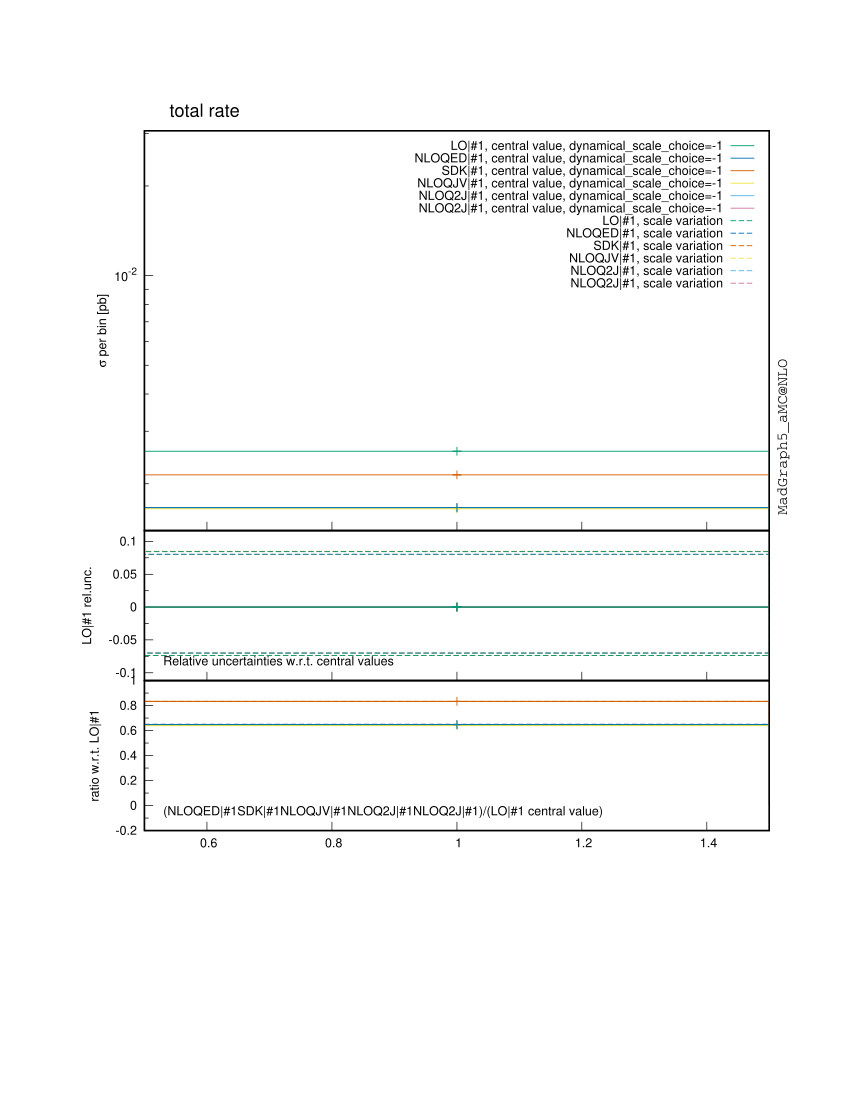

The gnuplot source for this figure:

################################################################################
#
# This gnuplot file was generated by MadGraph5_aMC@NLO project, a program which 
# automatically generates Feynman diagrams and matrix elements for arbitrary
# high-energy processes in the Standard Model and beyond. It also perform the
# integration and/or generate events for these processes, at LO and NLO accuracy.
#
# For more information, visit madgraph.phys.ucl.ac.be and amcatnlo.web.cern.ch
#
################################################################################
# /home/marcozaro/MadGraph/3.0.4-sudakov/pp_wz_qedsdk/bin/internal/histograms.py /home/marcozaro/MadGraph/3.0.4-sudakov/pp_wz_qedsdk/SubProcesses/P0_udx_wpz/all_G1_212/MADatNLO.HwU /home/marcozaro/MadGraph/3.0.4-sudakov/pp_wz_qedsdk/SubProcesses/P0_dxu_wpz/all_G1_110/MADatNLO.HwU /home/marcozaro/MadGraph/3.0.4-sudakov/pp_wz_qedsdk/SubProcesses/P0_udx_wpz/all_G1_113/MADatNLO.HwU /home/marcozaro/MadGraph/3.0.4-sudakov/pp_wz_qedsdk/SubProcesses/P0_dxu_wpz/all_G1_90/MADatNLO.HwU /home/marcozaro/MadGraph/3.0.4-sudakov/pp_wz_qedsdk/SubProcesses/P0_dxu_wpz/all_G1_214/MADatNLO.HwU /home/marcozaro/MadGraph/3.0.4-sudakov/pp_wz_qedsdk/SubProcesses/P0_udx_wpz/all_G1_7/MADatNLO.HwU /home/marcozaro/MadGraph/3.0.4-sudakov/pp_wz_qedsdk/SubProcesses/P0_udx_wpz/all_G1_259/MADatNLO.HwU /home/marcozaro/MadGraph/3.0.4-sudakov/pp_wz_qedsdk/SubProcesses/P0_udx_wpz/all_G1_139/MADatNLO.HwU /home/marcozaro/MadGraph/3.0.4-sudakov/pp_wz_qedsdk/SubProcesses/P0_udx_wpz/all_G1_66/MADatNLO.HwU /home/marcozaro/MadGraph/3.0.4-sudakov/pp_wz_qedsdk/SubProcesses/P0_udx_wpz/all_G1_97/MADatNLO.HwU /home/marcozaro/MadGraph/3.0.4-sudakov/pp_wz_qedsdk/SubProcesses/P0_dxu_wpz/all_G1_147/MADatNLO.HwU /home/marcozaro/MadGraph/3.0.4-sudakov/pp_wz_qedsdk/SubProcesses/P0_udx_wpz/all_G1_236/MADatNLO.HwU /home/marcozaro/MadGraph/3.0.4-sudakov/pp_wz_qedsdk/SubProcesses/P0_dxu_wpz/all_G1_286/MADatNLO.HwU /home/marcozaro/MadGraph/3.0.4-sudakov/pp_wz_qedsdk/SubProcesses/P0_dxu_wpz/all_G1_94/MADatNLO.HwU /home/marcozaro/MadGraph/3.0.4-sudakov/pp_wz_qedsdk/SubProcesses/P0_dxu_wpz/all_G1_161/MADatNLO.HwU /home/marcozaro/MadGraph/3.0.4-sudakov/pp_wz_qedsdk/SubProcesses/P0_dxu_wpz/all_G1_182/MADatNLO.HwU /home/marcozaro/MadGraph/3.0.4-sudakov/pp_wz_qedsdk/SubProcesses/P0_udx_wpz/all_G1_149/MADatNLO.HwU /home/marcozaro/MadGraph/3.0.4-sudakov/pp_wz_qedsdk/SubProcesses/P0_udx_wpz/all_G1_170/MADatNLO.HwU /home/marcozaro/MadGraph/3.0.4-sudakov/pp_wz_qedsdk/SubProcesses/P0_dxu_wpz/all_G1_256/MADatNLO.HwU /home/marcozaro/MadGraph/3.0.4-sudakov/pp_wz_qedsdk/SubProcesses/P0_udx_wpz/all_G1_208/MADatNLO.HwU /home/marcozaro/MadGraph/3.0.4-sudakov/pp_wz_qedsdk/SubProcesses/P0_udx_wpz/all_G1_48/MADatNLO.HwU /home/marcozaro/MadGraph/3.0.4-sudakov/pp_wz_qedsdk/SubProcesses/P0_udx_wpz/all_G1_145/MADatNLO.HwU /home/marcozaro/MadGraph/3.0.4-sudakov/pp_wz_qedsdk/SubProcesses/P0_dxu_wpz/all_G1_101/MADatNLO.HwU /home/marcozaro/MadGraph/3.0.4-sudakov/pp_wz_qedsdk/SubProcesses/P0_udx_wpz/all_G1_3/MADatNLO.HwU /home/marcozaro/MadGraph/3.0.4-sudakov/pp_wz_qedsdk/SubProcesses/P0_udx_wpz/all_G1_242/MADatNLO.HwU /home/marcozaro/MadGraph/3.0.4-sudakov/pp_wz_qedsdk/SubProcesses/P0_udx_wpz/all_G1_115/MADatNLO.HwU /home/marcozaro/MadGraph/3.0.4-sudakov/pp_wz_qedsdk/SubProcesses/P0_dxu_wpz/all_G1_281/MADatNLO.HwU /home/marcozaro/MadGraph/3.0.4-sudakov/pp_wz_qedsdk/SubProcesses/P0_dxu_wpz/all_G1_34/MADatNLO.HwU /home/marcozaro/MadGraph/3.0.4-sudakov/pp_wz_qedsdk/SubProcesses/P0_udx_wpz/all_G1_194/MADatNLO.HwU /home/marcozaro/MadGraph/3.0.4-sudakov/pp_wz_qedsdk/SubProcesses/P0_dxu_wpz/all_G1_277/MADatNLO.HwU /home/marcozaro/MadGraph/3.0.4-sudakov/pp_wz_qedsdk/SubProcesses/P0_udx_wpz/all_G1_85/MADatNLO.HwU /home/marcozaro/MadGraph/3.0.4-sudakov/pp_wz_qedsdk/SubProcesses/P0_udx_wpz/all_G1_15/MADatNLO.HwU /home/marcozaro/MadGraph/3.0.4-sudakov/pp_wz_qedsdk/SubProcesses/P0_dxu_wpz/all_G1_70/MADatNLO.HwU /home/marcozaro/MadGraph/3.0.4-sudakov/pp_wz_qedsdk/SubProcesses/P0_udx_wpz/all_G1_84/MADatNLO.HwU /home/marcozaro/MadGraph/3.0.4-sudakov/pp_wz_qedsdk/SubProcesses/P0_udx_wpz/all_G1_191/MADatNLO.HwU /home/marcozaro/MadGraph/3.0.4-sudakov/pp_wz_qedsdk/SubProcesses/P0_udx_wpz/all_G1_251/MADatNLO.HwU /home/marcozaro/MadGraph/3.0.4-sudakov/pp_wz_qedsdk/SubProcesses/P0_udx_wpz/all_G1_79/MADatNLO.HwU /home/marcozaro/MadGraph/3.0.4-sudakov/pp_wz_qedsdk/SubProcesses/P0_udx_wpz/all_G1_182/MADatNLO.HwU /home/marcozaro/MadGraph/3.0.4-sudakov/pp_wz_qedsdk/SubProcesses/P0_udx_wpz/all_G1_52/MADatNLO.HwU /home/marcozaro/MadGraph/3.0.4-sudakov/pp_wz_qedsdk/SubProcesses/P0_udx_wpz/all_G1_189/MADatNLO.HwU /home/marcozaro/MadGraph/3.0.4-sudakov/pp_wz_qedsdk/SubProcesses/P0_udx_wpz/all_G1_216/MADatNLO.HwU /home/marcozaro/MadGraph/3.0.4-sudakov/pp_wz_qedsdk/SubProcesses/P0_udx_wpz/all_G1_35/MADatNLO.HwU /home/marcozaro/MadGraph/3.0.4-sudakov/pp_wz_qedsdk/SubProcesses/P0_udx_wpz/all_G1_263/MADatNLO.HwU /home/marcozaro/MadGraph/3.0.4-sudakov/pp_wz_qedsdk/SubProcesses/P0_udx_wpz/all_G1_272/MADatNLO.HwU /home/marcozaro/MadGraph/3.0.4-sudakov/pp_wz_qedsdk/SubProcesses/P0_udx_wpz/all_G1_190/MADatNLO.HwU /home/marcozaro/MadGraph/3.0.4-sudakov/pp_wz_qedsdk/SubProcesses/P0_udx_wpz/all_G1_89/MADatNLO.HwU /home/marcozaro/MadGraph/3.0.4-sudakov/pp_wz_qedsdk/SubProcesses/P0_dxu_wpz/all_G1_28/MADatNLO.HwU /home/marcozaro/MadGraph/3.0.4-sudakov/pp_wz_qedsdk/SubProcesses/P0_udx_wpz/all_G1_249/MADatNLO.HwU /home/marcozaro/MadGraph/3.0.4-sudakov/pp_wz_qedsdk/SubProcesses/P0_udx_wpz/all_G1_151/MADatNLO.HwU /home/marcozaro/MadGraph/3.0.4-sudakov/pp_wz_qedsdk/SubProcesses/P0_udx_wpz/all_G1_261/MADatNLO.HwU /home/marcozaro/MadGraph/3.0.4-sudakov/pp_wz_qedsdk/SubProcesses/P0_udx_wpz/all_G1_268/MADatNLO.HwU /home/marcozaro/MadGraph/3.0.4-sudakov/pp_wz_qedsdk/SubProcesses/P0_dxu_wpz/all_G1_104/MADatNLO.HwU /home/marcozaro/MadGraph/3.0.4-sudakov/pp_wz_qedsdk/SubProcesses/P0_udx_wpz/all_G1_202/MADatNLO.HwU /home/marcozaro/MadGraph/3.0.4-sudakov/pp_wz_qedsdk/SubProcesses/P0_udx_wpz/all_G1_53/MADatNLO.HwU /home/marcozaro/MadGraph/3.0.4-sudakov/pp_wz_qedsdk/SubProcesses/P0_udx_wpz/all_G1_106/MADatNLO.HwU /home/marcozaro/MadGraph/3.0.4-sudakov/pp_wz_qedsdk/SubProcesses/P0_udx_wpz/all_G1_142/MADatNLO.HwU /home/marcozaro/MadGraph/3.0.4-sudakov/pp_wz_qedsdk/SubProcesses/P0_udx_wpz/all_G1_161/MADatNLO.HwU /home/marcozaro/MadGraph/3.0.4-sudakov/pp_wz_qedsdk/SubProcesses/P0_dxu_wpz/all_G1_38/MADatNLO.HwU /home/marcozaro/MadGraph/3.0.4-sudakov/pp_wz_qedsdk/SubProcesses/P0_udx_wpz/all_G1_131/MADatNLO.HwU /home/marcozaro/MadGraph/3.0.4-sudakov/pp_wz_qedsdk/SubProcesses/P0_udx_wpz/all_G1_46/MADatNLO.HwU /home/marcozaro/MadGraph/3.0.4-sudakov/pp_wz_qedsdk/SubProcesses/P0_udx_wpz/all_G1_156/MADatNLO.HwU /home/marcozaro/MadGraph/3.0.4-sudakov/pp_wz_qedsdk/SubProcesses/P0_udx_wpz/all_G1_206/MADatNLO.HwU /home/marcozaro/MadGraph/3.0.4-sudakov/pp_wz_qedsdk/SubProcesses/P0_udx_wpz/all_G1_187/MADatNLO.HwU /home/marcozaro/MadGraph/3.0.4-sudakov/pp_wz_qedsdk/SubProcesses/P0_dxu_wpz/all_G1_233/MADatNLO.HwU /home/marcozaro/MadGraph/3.0.4-sudakov/pp_wz_qedsdk/SubProcesses/P0_udx_wpz/all_G1_158/MADatNLO.HwU /home/marcozaro/MadGraph/3.0.4-sudakov/pp_wz_qedsdk/SubProcesses/P0_udx_wpz/all_G1_177/MADatNLO.HwU /home/marcozaro/MadGraph/3.0.4-sudakov/pp_wz_qedsdk/SubProcesses/P0_udx_wpz/all_G1_252/MADatNLO.HwU /home/marcozaro/MadGraph/3.0.4-sudakov/pp_wz_qedsdk/SubProcesses/P0_udx_wpz/all_G1_173/MADatNLO.HwU /home/marcozaro/MadGraph/3.0.4-sudakov/pp_wz_qedsdk/SubProcesses/P0_udx_wpz/all_G1_167/MADatNLO.HwU /home/marcozaro/MadGraph/3.0.4-sudakov/pp_wz_qedsdk/SubProcesses/P0_udx_wpz/all_G1_17/MADatNLO.HwU /home/marcozaro/MadGraph/3.0.4-sudakov/pp_wz_qedsdk/SubProcesses/P0_dxu_wpz/all_G1_141/MADatNLO.HwU /home/marcozaro/MadGraph/3.0.4-sudakov/pp_wz_qedsdk/SubProcesses/P0_udx_wpz/all_G1_214/MADatNLO.HwU /home/marcozaro/MadGraph/3.0.4-sudakov/pp_wz_qedsdk/SubProcesses/P0_udx_wpz/all_G1_241/MADatNLO.HwU /home/marcozaro/MadGraph/3.0.4-sudakov/pp_wz_qedsdk/SubProcesses/P0_udx_wpz/all_G1_126/MADatNLO.HwU /home/marcozaro/MadGraph/3.0.4-sudakov/pp_wz_qedsdk/SubProcesses/P0_udx_wpz/all_G1_105/MADatNLO.HwU /home/marcozaro/MadGraph/3.0.4-sudakov/pp_wz_qedsdk/SubProcesses/P0_udx_wpz/all_G1_44/MADatNLO.HwU /home/marcozaro/MadGraph/3.0.4-sudakov/pp_wz_qedsdk/SubProcesses/P0_udx_wpz/all_G1_56/MADatNLO.HwU /home/marcozaro/MadGraph/3.0.4-sudakov/pp_wz_qedsdk/SubProcesses/P0_udx_wpz/all_G1_61/MADatNLO.HwU /home/marcozaro/MadGraph/3.0.4-sudakov/pp_wz_qedsdk/SubProcesses/P0_udx_wpz/all_G1_20/MADatNLO.HwU /home/marcozaro/MadGraph/3.0.4-sudakov/pp_wz_qedsdk/SubProcesses/P0_udx_wpz/all_G1_235/MADatNLO.HwU /home/marcozaro/MadGraph/3.0.4-sudakov/pp_wz_qedsdk/SubProcesses/P0_udx_wpz/all_G1_50/MADatNLO.HwU /home/marcozaro/MadGraph/3.0.4-sudakov/pp_wz_qedsdk/SubProcesses/P0_udx_wpz/all_G1_219/MADatNLO.HwU /home/marcozaro/MadGraph/3.0.4-sudakov/pp_wz_qedsdk/SubProcesses/P0_udx_wpz/all_G1_204/MADatNLO.HwU /home/marcozaro/MadGraph/3.0.4-sudakov/pp_wz_qedsdk/SubProcesses/P0_udx_wpz/all_G1_205/MADatNLO.HwU /home/marcozaro/MadGraph/3.0.4-sudakov/pp_wz_qedsdk/SubProcesses/P0_udx_wpz/all_G1_231/MADatNLO.HwU /home/marcozaro/MadGraph/3.0.4-sudakov/pp_wz_qedsdk/SubProcesses/P0_udx_wpz/all_G1_6/MADatNLO.HwU /home/marcozaro/MadGraph/3.0.4-sudakov/pp_wz_qedsdk/SubProcesses/P0_udx_wpz/all_G1_133/MADatNLO.HwU /home/marcozaro/MadGraph/3.0.4-sudakov/pp_wz_qedsdk/SubProcesses/P0_udx_wpz/all_G1_96/MADatNLO.HwU /home/marcozaro/MadGraph/3.0.4-sudakov/pp_wz_qedsdk/SubProcesses/P0_udx_wpz/all_G1_221/MADatNLO.HwU /home/marcozaro/MadGraph/3.0.4-sudakov/pp_wz_qedsdk/SubProcesses/P0_udx_wpz/all_G1_16/MADatNLO.HwU /home/marcozaro/MadGraph/3.0.4-sudakov/pp_wz_qedsdk/SubProcesses/P0_udx_wpz/all_G1_25/MADatNLO.HwU /home/marcozaro/MadGraph/3.0.4-sudakov/pp_wz_qedsdk/SubProcesses/P0_udx_wpz/all_G1_69/MADatNLO.HwU /home/marcozaro/MadGraph/3.0.4-sudakov/pp_wz_qedsdk/SubProcesses/P0_udx_wpz/all_G1_253/MADatNLO.HwU /home/marcozaro/MadGraph/3.0.4-sudakov/pp_wz_qedsdk/SubProcesses/P0_udx_wpz/all_G1_171/MADatNLO.HwU /home/marcozaro/MadGraph/3.0.4-sudakov/pp_wz_qedsdk/SubProcesses/P0_udx_wpz/all_G1_192/MADatNLO.HwU /home/marcozaro/MadGraph/3.0.4-sudakov/pp_wz_qedsdk/SubProcesses/P0_udx_wpz/all_G1_210/MADatNLO.HwU /home/marcozaro/MadGraph/3.0.4-sudakov/pp_wz_qedsdk/SubProcesses/P0_udx_wpz/all_G1_209/MADatNLO.HwU /home/marcozaro/MadGraph/3.0.4-sudakov/pp_wz_qedsdk/SubProcesses/P0_udx_wpz/all_G1_101/MADatNLO.HwU /home/marcozaro/MadGraph/3.0.4-sudakov/pp_wz_qedsdk/SubProcesses/P0_udx_wpz/all_G1_175/MADatNLO.HwU /home/marcozaro/MadGraph/3.0.4-sudakov/pp_wz_qedsdk/SubProcesses/P0_udx_wpz/all_G1_62/MADatNLO.HwU /home/marcozaro/MadGraph/3.0.4-sudakov/pp_wz_qedsdk/SubProcesses/P0_udx_wpz/all_G1_138/MADatNLO.HwU /home/marcozaro/MadGraph/3.0.4-sudakov/pp_wz_qedsdk/SubProcesses/P0_udx_wpz/all_G1_26/MADatNLO.HwU /home/marcozaro/MadGraph/3.0.4-sudakov/pp_wz_qedsdk/SubProcesses/P0_udx_wpz/all_G1_234/MADatNLO.HwU /home/marcozaro/MadGraph/3.0.4-sudakov/pp_wz_qedsdk/SubProcesses/P0_udx_wpz/all_G1_185/MADatNLO.HwU /home/marcozaro/MadGraph/3.0.4-sudakov/pp_wz_qedsdk/SubProcesses/P0_udx_wpz/all_G1_233/MADatNLO.HwU /home/marcozaro/MadGraph/3.0.4-sudakov/pp_wz_qedsdk/SubProcesses/P0_udx_wpz/all_G1_245/MADatNLO.HwU /home/marcozaro/MadGraph/3.0.4-sudakov/pp_wz_qedsdk/SubProcesses/P0_udx_wpz/all_G1_40/MADatNLO.HwU /home/marcozaro/MadGraph/3.0.4-sudakov/pp_wz_qedsdk/SubProcesses/P0_udx_wpz/all_G1_274/MADatNLO.HwU /home/marcozaro/MadGraph/3.0.4-sudakov/pp_wz_qedsdk/SubProcesses/P0_udx_wpz/all_G1_24/MADatNLO.HwU /home/marcozaro/MadGraph/3.0.4-sudakov/pp_wz_qedsdk/SubProcesses/P0_udx_wpz/all_G1_146/MADatNLO.HwU /home/marcozaro/MadGraph/3.0.4-sudakov/pp_wz_qedsdk/SubProcesses/P0_udx_wpz/all_G1_163/MADatNLO.HwU /home/marcozaro/MadGraph/3.0.4-sudakov/pp_wz_qedsdk/SubProcesses/P0_udx_wpz/all_G1_29/MADatNLO.HwU /home/marcozaro/MadGraph/3.0.4-sudakov/pp_wz_qedsdk/SubProcesses/P0_udx_wpz/all_G1_165/MADatNLO.HwU /home/marcozaro/MadGraph/3.0.4-sudakov/pp_wz_qedsdk/SubProcesses/P0_udx_wpz/all_G1_57/MADatNLO.HwU /home/marcozaro/MadGraph/3.0.4-sudakov/pp_wz_qedsdk/SubProcesses/P0_udx_wpz/all_G1_76/MADatNLO.HwU /home/marcozaro/MadGraph/3.0.4-sudakov/pp_wz_qedsdk/SubProcesses/P0_udx_wpz/all_G1_137/MADatNLO.HwU /home/marcozaro/MadGraph/3.0.4-sudakov/pp_wz_qedsdk/SubProcesses/P0_udx_wpz/all_G1_220/MADatNLO.HwU /home/marcozaro/MadGraph/3.0.4-sudakov/pp_wz_qedsdk/SubProcesses/P0_udx_wpz/all_G1_225/MADatNLO.HwU /home/marcozaro/MadGraph/3.0.4-sudakov/pp_wz_qedsdk/SubProcesses/P0_udx_wpz/all_G1_27/MADatNLO.HwU /home/marcozaro/MadGraph/3.0.4-sudakov/pp_wz_qedsdk/SubProcesses/P0_udx_wpz/all_G1_143/MADatNLO.HwU /home/marcozaro/MadGraph/3.0.4-sudakov/pp_wz_qedsdk/SubProcesses/P0_udx_wpz/all_G1_240/MADatNLO.HwU /home/marcozaro/MadGraph/3.0.4-sudakov/pp_wz_qedsdk/SubProcesses/P0_dxu_wpz/all_G1_216/MADatNLO.HwU /home/marcozaro/MadGraph/3.0.4-sudakov/pp_wz_qedsdk/SubProcesses/P0_udx_wpz/all_G1_4/MADatNLO.HwU /home/marcozaro/MadGraph/3.0.4-sudakov/pp_wz_qedsdk/SubProcesses/P0_udx_wpz/all_G1_262/MADatNLO.HwU /home/marcozaro/MadGraph/3.0.4-sudakov/pp_wz_qedsdk/SubProcesses/P0_udx_wpz/all_G1_11/MADatNLO.HwU /home/marcozaro/MadGraph/3.0.4-sudakov/pp_wz_qedsdk/SubProcesses/P0_udx_wpz/all_G1_254/MADatNLO.HwU /home/marcozaro/MadGraph/3.0.4-sudakov/pp_wz_qedsdk/SubProcesses/P0_udx_wpz/all_G1_81/MADatNLO.HwU /home/marcozaro/MadGraph/3.0.4-sudakov/pp_wz_qedsdk/SubProcesses/P0_udx_wpz/all_G1_67/MADatNLO.HwU /home/marcozaro/MadGraph/3.0.4-sudakov/pp_wz_qedsdk/SubProcesses/P0_udx_wpz/all_G1_22/MADatNLO.HwU /home/marcozaro/MadGraph/3.0.4-sudakov/pp_wz_qedsdk/SubProcesses/P0_udx_wpz/all_G1_227/MADatNLO.HwU /home/marcozaro/MadGraph/3.0.4-sudakov/pp_wz_qedsdk/SubProcesses/P0_udx_wpz/all_G1_230/MADatNLO.HwU /home/marcozaro/MadGraph/3.0.4-sudakov/pp_wz_qedsdk/SubProcesses/P0_udx_wpz/all_G1_68/MADatNLO.HwU /home/marcozaro/MadGraph/3.0.4-sudakov/pp_wz_qedsdk/SubProcesses/P0_udx_wpz/all_G1_77/MADatNLO.HwU /home/marcozaro/MadGraph/3.0.4-sudakov/pp_wz_qedsdk/SubProcesses/P0_udx_wpz/all_G1_256/MADatNLO.HwU /home/marcozaro/MadGraph/3.0.4-sudakov/pp_wz_qedsdk/SubProcesses/P0_udx_wpz/all_G1_157/MADatNLO.HwU /home/marcozaro/MadGraph/3.0.4-sudakov/pp_wz_qedsdk/SubProcesses/P0_udx_wpz/all_G1_14/MADatNLO.HwU /home/marcozaro/MadGraph/3.0.4-sudakov/pp_wz_qedsdk/SubProcesses/P0_udx_wpz/all_G1_21/MADatNLO.HwU /home/marcozaro/MadGraph/3.0.4-sudakov/pp_wz_qedsdk/SubProcesses/P0_udx_wpz/all_G1_248/MADatNLO.HwU /home/marcozaro/MadGraph/3.0.4-sudakov/pp_wz_qedsdk/SubProcesses/P0_udx_wpz/all_G1_103/MADatNLO.HwU /home/marcozaro/MadGraph/3.0.4-sudakov/pp_wz_qedsdk/SubProcesses/P0_udx_wpz/all_G1_147/MADatNLO.HwU /home/marcozaro/MadGraph/3.0.4-sudakov/pp_wz_qedsdk/SubProcesses/P0_udx_wpz/all_G1_172/MADatNLO.HwU /home/marcozaro/MadGraph/3.0.4-sudakov/pp_wz_qedsdk/SubProcesses/P0_udx_wpz/all_G1_12/MADatNLO.HwU /home/marcozaro/MadGraph/3.0.4-sudakov/pp_wz_qedsdk/SubProcesses/P0_udx_wpz/all_G1_112/MADatNLO.HwU /home/marcozaro/MadGraph/3.0.4-sudakov/pp_wz_qedsdk/SubProcesses/P0_dxu_wpz/all_G1_14/MADatNLO.HwU /home/marcozaro/MadGraph/3.0.4-sudakov/pp_wz_qedsdk/SubProcesses/P0_udx_wpz/all_G1_246/MADatNLO.HwU /home/marcozaro/MadGraph/3.0.4-sudakov/pp_wz_qedsdk/SubProcesses/P0_dxu_wpz/all_G1_181/MADatNLO.HwU /home/marcozaro/MadGraph/3.0.4-sudakov/pp_wz_qedsdk/SubProcesses/P0_udx_wpz/all_G1_270/MADatNLO.HwU /home/marcozaro/MadGraph/3.0.4-sudakov/pp_wz_qedsdk/SubProcesses/P0_udx_wpz/all_G1_193/MADatNLO.HwU /home/marcozaro/MadGraph/3.0.4-sudakov/pp_wz_qedsdk/SubProcesses/P0_udx_wpz/all_G1_72/MADatNLO.HwU /home/marcozaro/MadGraph/3.0.4-sudakov/pp_wz_qedsdk/SubProcesses/P0_udx_wpz/all_G1_224/MADatNLO.HwU /home/marcozaro/MadGraph/3.0.4-sudakov/pp_wz_qedsdk/SubProcesses/P0_udx_wpz/all_G1_155/MADatNLO.HwU /home/marcozaro/MadGraph/3.0.4-sudakov/pp_wz_qedsdk/SubProcesses/P0_udx_wpz/all_G1_152/MADatNLO.HwU /home/marcozaro/MadGraph/3.0.4-sudakov/pp_wz_qedsdk/SubProcesses/P0_udx_wpz/all_G1_201/MADatNLO.HwU /home/marcozaro/MadGraph/3.0.4-sudakov/pp_wz_qedsdk/SubProcesses/P0_udx_wpz/all_G1_31/MADatNLO.HwU /home/marcozaro/MadGraph/3.0.4-sudakov/pp_wz_qedsdk/SubProcesses/P0_udx_wpz/all_G1_63/MADatNLO.HwU /home/marcozaro/MadGraph/3.0.4-sudakov/pp_wz_qedsdk/SubProcesses/P0_udx_wpz/all_G1_237/MADatNLO.HwU /home/marcozaro/MadGraph/3.0.4-sudakov/pp_wz_qedsdk/SubProcesses/P0_udx_wpz/all_G1_36/MADatNLO.HwU /home/marcozaro/MadGraph/3.0.4-sudakov/pp_wz_qedsdk/SubProcesses/P0_udx_wpz/all_G1_34/MADatNLO.HwU /home/marcozaro/MadGraph/3.0.4-sudakov/pp_wz_qedsdk/SubProcesses/P0_udx_wpz/all_G1_179/MADatNLO.HwU /home/marcozaro/MadGraph/3.0.4-sudakov/pp_wz_qedsdk/SubProcesses/P0_udx_wpz/all_G1_65/MADatNLO.HwU /home/marcozaro/MadGraph/3.0.4-sudakov/pp_wz_qedsdk/SubProcesses/P0_udx_wpz/all_G1_273/MADatNLO.HwU /home/marcozaro/MadGraph/3.0.4-sudakov/pp_wz_qedsdk/SubProcesses/P0_udx_wpz/all_G1_267/MADatNLO.HwU /home/marcozaro/MadGraph/3.0.4-sudakov/pp_wz_qedsdk/SubProcesses/P0_udx_wpz/all_G1_266/MADatNLO.HwU /home/marcozaro/MadGraph/3.0.4-sudakov/pp_wz_qedsdk/SubProcesses/P0_udx_wpz/all_G1_186/MADatNLO.HwU /home/marcozaro/MadGraph/3.0.4-sudakov/pp_wz_qedsdk/SubProcesses/P0_udx_wpz/all_G1_102/MADatNLO.HwU /home/marcozaro/MadGraph/3.0.4-sudakov/pp_wz_qedsdk/SubProcesses/P0_udx_wpz/all_G1_92/MADatNLO.HwU /home/marcozaro/MadGraph/3.0.4-sudakov/pp_wz_qedsdk/SubProcesses/P0_udx_wpz/all_G1_80/MADatNLO.HwU /home/marcozaro/MadGraph/3.0.4-sudakov/pp_wz_qedsdk/SubProcesses/P0_udx_wpz/all_G1_257/MADatNLO.HwU /home/marcozaro/MadGraph/3.0.4-sudakov/pp_wz_qedsdk/SubProcesses/P0_udx_wpz/all_G1_180/MADatNLO.HwU /home/marcozaro/MadGraph/3.0.4-sudakov/pp_wz_qedsdk/SubProcesses/P0_udx_wpz/all_G1_54/MADatNLO.HwU /home/marcozaro/MadGraph/3.0.4-sudakov/pp_wz_qedsdk/SubProcesses/P0_udx_wpz/all_G1_49/MADatNLO.HwU /home/marcozaro/MadGraph/3.0.4-sudakov/pp_wz_qedsdk/SubProcesses/P0_udx_wpz/all_G1_13/MADatNLO.HwU /home/marcozaro/MadGraph/3.0.4-sudakov/pp_wz_qedsdk/SubProcesses/P0_udx_wpz/all_G1_178/MADatNLO.HwU /home/marcozaro/MadGraph/3.0.4-sudakov/pp_wz_qedsdk/SubProcesses/P0_udx_wpz/all_G1_98/MADatNLO.HwU /home/marcozaro/MadGraph/3.0.4-sudakov/pp_wz_qedsdk/SubProcesses/P0_udx_wpz/all_G1_229/MADatNLO.HwU /home/marcozaro/MadGraph/3.0.4-sudakov/pp_wz_qedsdk/SubProcesses/P0_udx_wpz/all_G1_141/MADatNLO.HwU /home/marcozaro/MadGraph/3.0.4-sudakov/pp_wz_qedsdk/SubProcesses/P0_udx_wpz/all_G1_169/MADatNLO.HwU /home/marcozaro/MadGraph/3.0.4-sudakov/pp_wz_qedsdk/SubProcesses/P0_udx_wpz/all_G1_116/MADatNLO.HwU /home/marcozaro/MadGraph/3.0.4-sudakov/pp_wz_qedsdk/SubProcesses/P0_udx_wpz/all_G1_33/MADatNLO.HwU /home/marcozaro/MadGraph/3.0.4-sudakov/pp_wz_qedsdk/SubProcesses/P0_udx_wpz/all_G1_258/MADatNLO.HwU /home/marcozaro/MadGraph/3.0.4-sudakov/pp_wz_qedsdk/SubProcesses/P0_udx_wpz/all_G1_264/MADatNLO.HwU /home/marcozaro/MadGraph/3.0.4-sudakov/pp_wz_qedsdk/SubProcesses/P0_udx_wpz/all_G1_47/MADatNLO.HwU /home/marcozaro/MadGraph/3.0.4-sudakov/pp_wz_qedsdk/SubProcesses/P0_udx_wpz/all_G1_222/MADatNLO.HwU /home/marcozaro/MadGraph/3.0.4-sudakov/pp_wz_qedsdk/SubProcesses/P0_udx_wpz/all_G1_41/MADatNLO.HwU /home/marcozaro/MadGraph/3.0.4-sudakov/pp_wz_qedsdk/SubProcesses/P0_udx_wpz/all_G1_250/MADatNLO.HwU /home/marcozaro/MadGraph/3.0.4-sudakov/pp_wz_qedsdk/SubProcesses/P0_udx_wpz/all_G1_226/MADatNLO.HwU /home/marcozaro/MadGraph/3.0.4-sudakov/pp_wz_qedsdk/SubProcesses/P0_udx_wpz/all_G1_154/MADatNLO.HwU /home/marcozaro/MadGraph/3.0.4-sudakov/pp_wz_qedsdk/SubProcesses/P0_udx_wpz/all_G1_223/MADatNLO.HwU /home/marcozaro/MadGraph/3.0.4-sudakov/pp_wz_qedsdk/SubProcesses/P0_udx_wpz/all_G1_28/MADatNLO.HwU /home/marcozaro/MadGraph/3.0.4-sudakov/pp_wz_qedsdk/SubProcesses/P0_udx_wpz/all_G1_39/MADatNLO.HwU /home/marcozaro/MadGraph/3.0.4-sudakov/pp_wz_qedsdk/SubProcesses/P0_udx_wpz/all_G1_45/MADatNLO.HwU /home/marcozaro/MadGraph/3.0.4-sudakov/pp_wz_qedsdk/SubProcesses/P0_udx_wpz/all_G1_140/MADatNLO.HwU /home/marcozaro/MadGraph/3.0.4-sudakov/pp_wz_qedsdk/SubProcesses/P0_udx_wpz/all_G1_135/MADatNLO.HwU /home/marcozaro/MadGraph/3.0.4-sudakov/pp_wz_qedsdk/SubProcesses/P0_udx_wpz/all_G1_70/MADatNLO.HwU /home/marcozaro/MadGraph/3.0.4-sudakov/pp_wz_qedsdk/SubProcesses/P0_udx_wpz/all_G1_2/MADatNLO.HwU /home/marcozaro/MadGraph/3.0.4-sudakov/pp_wz_qedsdk/SubProcesses/P0_udx_wpz/all_G1_160/MADatNLO.HwU /home/marcozaro/MadGraph/3.0.4-sudakov/pp_wz_qedsdk/SubProcesses/P0_dxu_wpz/all_G1_122/MADatNLO.HwU /home/marcozaro/MadGraph/3.0.4-sudakov/pp_wz_qedsdk/SubProcesses/P0_dxu_wpz/all_G1_180/MADatNLO.HwU /home/marcozaro/MadGraph/3.0.4-sudakov/pp_wz_qedsdk/SubProcesses/P0_udx_wpz/all_G1_58/MADatNLO.HwU /home/marcozaro/MadGraph/3.0.4-sudakov/pp_wz_qedsdk/SubProcesses/P0_udx_wpz/all_G1_9/MADatNLO.HwU /home/marcozaro/MadGraph/3.0.4-sudakov/pp_wz_qedsdk/SubProcesses/P0_udx_wpz/all_G1_91/MADatNLO.HwU /home/marcozaro/MadGraph/3.0.4-sudakov/pp_wz_qedsdk/SubProcesses/P0_dxu_wpz/all_G1_294/MADatNLO.HwU /home/marcozaro/MadGraph/3.0.4-sudakov/pp_wz_qedsdk/SubProcesses/P0_udx_wpz/all_G1_174/MADatNLO.HwU /home/marcozaro/MadGraph/3.0.4-sudakov/pp_wz_qedsdk/SubProcesses/P0_udx_wpz/all_G1_8/MADatNLO.HwU /home/marcozaro/MadGraph/3.0.4-sudakov/pp_wz_qedsdk/SubProcesses/P0_udx_wpz/all_G1_114/MADatNLO.HwU /home/marcozaro/MadGraph/3.0.4-sudakov/pp_wz_qedsdk/SubProcesses/P0_udx_wpz/all_G1_88/MADatNLO.HwU /home/marcozaro/MadGraph/3.0.4-sudakov/pp_wz_qedsdk/SubProcesses/P0_udx_wpz/all_G1_124/MADatNLO.HwU /home/marcozaro/MadGraph/3.0.4-sudakov/pp_wz_qedsdk/SubProcesses/P0_udx_wpz/all_G1_144/MADatNLO.HwU /home/marcozaro/MadGraph/3.0.4-sudakov/pp_wz_qedsdk/SubProcesses/P0_udx_wpz/all_G1_239/MADatNLO.HwU /home/marcozaro/MadGraph/3.0.4-sudakov/pp_wz_qedsdk/SubProcesses/P0_dxu_wpz/all_G1_151/MADatNLO.HwU /home/marcozaro/MadGraph/3.0.4-sudakov/pp_wz_qedsdk/SubProcesses/P0_udx_wpz/all_G1_150/MADatNLO.HwU /home/marcozaro/MadGraph/3.0.4-sudakov/pp_wz_qedsdk/SubProcesses/P0_udx_wpz/all_G1_215/MADatNLO.HwU /home/marcozaro/MadGraph/3.0.4-sudakov/pp_wz_qedsdk/SubProcesses/P0_udx_wpz/all_G1_232/MADatNLO.HwU /home/marcozaro/MadGraph/3.0.4-sudakov/pp_wz_qedsdk/SubProcesses/P0_dxu_wpz/all_G1_96/MADatNLO.HwU /home/marcozaro/MadGraph/3.0.4-sudakov/pp_wz_qedsdk/SubProcesses/P0_udx_wpz/all_G1_162/MADatNLO.HwU /home/marcozaro/MadGraph/3.0.4-sudakov/pp_wz_qedsdk/SubProcesses/P0_udx_wpz/all_G1_120/MADatNLO.HwU /home/marcozaro/MadGraph/3.0.4-sudakov/pp_wz_qedsdk/SubProcesses/P0_udx_wpz/all_G1_111/MADatNLO.HwU /home/marcozaro/MadGraph/3.0.4-sudakov/pp_wz_qedsdk/SubProcesses/P0_udx_wpz/all_G1_243/MADatNLO.HwU /home/marcozaro/MadGraph/3.0.4-sudakov/pp_wz_qedsdk/SubProcesses/P0_udx_wpz/all_G1_121/MADatNLO.HwU /home/marcozaro/MadGraph/3.0.4-sudakov/pp_wz_qedsdk/SubProcesses/P0_udx_wpz/all_G1_55/MADatNLO.HwU /home/marcozaro/MadGraph/3.0.4-sudakov/pp_wz_qedsdk/SubProcesses/P0_udx_wpz/all_G1_123/MADatNLO.HwU /home/marcozaro/MadGraph/3.0.4-sudakov/pp_wz_qedsdk/SubProcesses/P0_udx_wpz/all_G1_73/MADatNLO.HwU /home/marcozaro/MadGraph/3.0.4-sudakov/pp_wz_qedsdk/SubProcesses/P0_udx_wpz/all_G1_164/MADatNLO.HwU /home/marcozaro/MadGraph/3.0.4-sudakov/pp_wz_qedsdk/SubProcesses/P0_udx_wpz/all_G1_134/MADatNLO.HwU /home/marcozaro/MadGraph/3.0.4-sudakov/pp_wz_qedsdk/SubProcesses/P0_udx_wpz/all_G1_207/MADatNLO.HwU /home/marcozaro/MadGraph/3.0.4-sudakov/pp_wz_qedsdk/SubProcesses/P0_udx_wpz/all_G1_260/MADatNLO.HwU /home/marcozaro/MadGraph/3.0.4-sudakov/pp_wz_qedsdk/SubProcesses/P0_udx_wpz/all_G1_108/MADatNLO.HwU /home/marcozaro/MadGraph/3.0.4-sudakov/pp_wz_qedsdk/SubProcesses/P0_udx_wpz/all_G1_168/MADatNLO.HwU /home/marcozaro/MadGraph/3.0.4-sudakov/pp_wz_qedsdk/SubProcesses/P0_udx_wpz/all_G1_217/MADatNLO.HwU /home/marcozaro/MadGraph/3.0.4-sudakov/pp_wz_qedsdk/SubProcesses/P0_udx_wpz/all_G1_176/MADatNLO.HwU /home/marcozaro/MadGraph/3.0.4-sudakov/pp_wz_qedsdk/SubProcesses/P0_dxu_wpz/all_G1_171/MADatNLO.HwU /home/marcozaro/MadGraph/3.0.4-sudakov/pp_wz_qedsdk/SubProcesses/P0_udx_wpz/all_G1_188/MADatNLO.HwU /home/marcozaro/MadGraph/3.0.4-sudakov/pp_wz_qedsdk/SubProcesses/P0_udx_wpz/all_G1_129/MADatNLO.HwU /home/marcozaro/MadGraph/3.0.4-sudakov/pp_wz_qedsdk/SubProcesses/P0_udx_wpz/all_G1_122/MADatNLO.HwU /home/marcozaro/MadGraph/3.0.4-sudakov/pp_wz_qedsdk/SubProcesses/P0_udx_wpz/all_G1_153/MADatNLO.HwU /home/marcozaro/MadGraph/3.0.4-sudakov/pp_wz_qedsdk/SubProcesses/P0_udx_wpz/all_G1_19/MADatNLO.HwU /home/marcozaro/MadGraph/3.0.4-sudakov/pp_wz_qedsdk/SubProcesses/P0_udx_wpz/all_G1_23/MADatNLO.HwU /home/marcozaro/MadGraph/3.0.4-sudakov/pp_wz_qedsdk/SubProcesses/P0_udx_wpz/all_G1_42/MADatNLO.HwU /home/marcozaro/MadGraph/3.0.4-sudakov/pp_wz_qedsdk/SubProcesses/P0_udx_wpz/all_G1_148/MADatNLO.HwU /home/marcozaro/MadGraph/3.0.4-sudakov/pp_wz_qedsdk/SubProcesses/P0_udx_wpz/all_G1_87/MADatNLO.HwU /home/marcozaro/MadGraph/3.0.4-sudakov/pp_wz_qedsdk/SubProcesses/P0_udx_wpz/all_G1_130/MADatNLO.HwU /home/marcozaro/MadGraph/3.0.4-sudakov/pp_wz_qedsdk/SubProcesses/P0_dxu_wpz/all_G1_21/MADatNLO.HwU /home/marcozaro/MadGraph/3.0.4-sudakov/pp_wz_qedsdk/SubProcesses/P0_udx_wpz/all_G1_197/MADatNLO.HwU /home/marcozaro/MadGraph/3.0.4-sudakov/pp_wz_qedsdk/SubProcesses/P0_udx_wpz/all_G1_99/MADatNLO.HwU /home/marcozaro/MadGraph/3.0.4-sudakov/pp_wz_qedsdk/SubProcesses/P0_udx_wpz/all_G1_78/MADatNLO.HwU /home/marcozaro/MadGraph/3.0.4-sudakov/pp_wz_qedsdk/SubProcesses/P0_udx_wpz/all_G1_90/MADatNLO.HwU /home/marcozaro/MadGraph/3.0.4-sudakov/pp_wz_qedsdk/SubProcesses/P0_udx_wpz/all_G1_107/MADatNLO.HwU /home/marcozaro/MadGraph/3.0.4-sudakov/pp_wz_qedsdk/SubProcesses/P0_udx_wpz/all_G1_51/MADatNLO.HwU /home/marcozaro/MadGraph/3.0.4-sudakov/pp_wz_qedsdk/SubProcesses/P0_udx_wpz/all_G1_166/MADatNLO.HwU /home/marcozaro/MadGraph/3.0.4-sudakov/pp_wz_qedsdk/SubProcesses/P0_dxu_wpz/all_G1_282/MADatNLO.HwU /home/marcozaro/MadGraph/3.0.4-sudakov/pp_wz_qedsdk/SubProcesses/P0_udx_wpz/all_G1_18/MADatNLO.HwU /home/marcozaro/MadGraph/3.0.4-sudakov/pp_wz_qedsdk/SubProcesses/P0_udx_wpz/all_G1_238/MADatNLO.HwU /home/marcozaro/MadGraph/3.0.4-sudakov/pp_wz_qedsdk/SubProcesses/P0_udx_wpz/all_G1_86/MADatNLO.HwU /home/marcozaro/MadGraph/3.0.4-sudakov/pp_wz_qedsdk/SubProcesses/P0_udx_wpz/all_G1_125/MADatNLO.HwU /home/marcozaro/MadGraph/3.0.4-sudakov/pp_wz_qedsdk/SubProcesses/P0_udx_wpz/all_G1_200/MADatNLO.HwU /home/marcozaro/MadGraph/3.0.4-sudakov/pp_wz_qedsdk/SubProcesses/P0_udx_wpz/all_G1_118/MADatNLO.HwU /home/marcozaro/MadGraph/3.0.4-sudakov/pp_wz_qedsdk/SubProcesses/P0_udx_wpz/all_G1_75/MADatNLO.HwU /home/marcozaro/MadGraph/3.0.4-sudakov/pp_wz_qedsdk/SubProcesses/P0_udx_wpz/all_G1_184/MADatNLO.HwU /home/marcozaro/MadGraph/3.0.4-sudakov/pp_wz_qedsdk/SubProcesses/P0_udx_wpz/all_G1_136/MADatNLO.HwU /home/marcozaro/MadGraph/3.0.4-sudakov/pp_wz_qedsdk/SubProcesses/P0_udx_wpz/all_G1_83/MADatNLO.HwU /home/marcozaro/MadGraph/3.0.4-sudakov/pp_wz_qedsdk/SubProcesses/P0_dxu_wpz/all_G1_86/MADatNLO.HwU /home/marcozaro/MadGraph/3.0.4-sudakov/pp_wz_qedsdk/SubProcesses/P0_udx_wpz/all_G1_271/MADatNLO.HwU /home/marcozaro/MadGraph/3.0.4-sudakov/pp_wz_qedsdk/SubProcesses/P0_udx_wpz/all_G1_128/MADatNLO.HwU /home/marcozaro/MadGraph/3.0.4-sudakov/pp_wz_qedsdk/SubProcesses/P0_udx_wpz/all_G1_60/MADatNLO.HwU /home/marcozaro/MadGraph/3.0.4-sudakov/pp_wz_qedsdk/SubProcesses/P0_udx_wpz/all_G1_37/MADatNLO.HwU /home/marcozaro/MadGraph/3.0.4-sudakov/pp_wz_qedsdk/SubProcesses/P0_udx_wpz/all_G1_1/MADatNLO.HwU /home/marcozaro/MadGraph/3.0.4-sudakov/pp_wz_qedsdk/SubProcesses/P0_udx_wpz/all_G1_265/MADatNLO.HwU /home/marcozaro/MadGraph/3.0.4-sudakov/pp_wz_qedsdk/SubProcesses/P0_udx_wpz/all_G1_203/MADatNLO.HwU /home/marcozaro/MadGraph/3.0.4-sudakov/pp_wz_qedsdk/SubProcesses/P0_udx_wpz/all_G1_59/MADatNLO.HwU /home/marcozaro/MadGraph/3.0.4-sudakov/pp_wz_qedsdk/SubProcesses/P0_udx_wpz/all_G1_228/MADatNLO.HwU /home/marcozaro/MadGraph/3.0.4-sudakov/pp_wz_qedsdk/SubProcesses/P0_udx_wpz/all_G1_30/MADatNLO.HwU /home/marcozaro/MadGraph/3.0.4-sudakov/pp_wz_qedsdk/SubProcesses/P0_udx_wpz/all_G1_119/MADatNLO.HwU /home/marcozaro/MadGraph/3.0.4-sudakov/pp_wz_qedsdk/SubProcesses/P0_udx_wpz/all_G1_95/MADatNLO.HwU /home/marcozaro/MadGraph/3.0.4-sudakov/pp_wz_qedsdk/SubProcesses/P0_udx_wpz/all_G1_199/MADatNLO.HwU /home/marcozaro/MadGraph/3.0.4-sudakov/pp_wz_qedsdk/SubProcesses/P0_udx_wpz/all_G1_211/MADatNLO.HwU /home/marcozaro/MadGraph/3.0.4-sudakov/pp_wz_qedsdk/SubProcesses/P0_udx_wpz/all_G1_100/MADatNLO.HwU /home/marcozaro/MadGraph/3.0.4-sudakov/pp_wz_qedsdk/SubProcesses/P0_dxu_wpz/all_G1_230/MADatNLO.HwU /home/marcozaro/MadGraph/3.0.4-sudakov/pp_wz_qedsdk/SubProcesses/P0_udx_wpz/all_G1_43/MADatNLO.HwU /home/marcozaro/MadGraph/3.0.4-sudakov/pp_wz_qedsdk/SubProcesses/P0_udx_wpz/all_G1_64/MADatNLO.HwU /home/marcozaro/MadGraph/3.0.4-sudakov/pp_wz_qedsdk/SubProcesses/P0_udx_wpz/all_G1_10/MADatNLO.HwU /home/marcozaro/MadGraph/3.0.4-sudakov/pp_wz_qedsdk/SubProcesses/P0_udx_wpz/all_G1_127/MADatNLO.HwU /home/marcozaro/MadGraph/3.0.4-sudakov/pp_wz_qedsdk/SubProcesses/P0_udx_wpz/all_G1_159/MADatNLO.HwU /home/marcozaro/MadGraph/3.0.4-sudakov/pp_wz_qedsdk/SubProcesses/P0_udx_wpz/all_G1_269/MADatNLO.HwU /home/marcozaro/MadGraph/3.0.4-sudakov/pp_wz_qedsdk/SubProcesses/P0_udx_wpz/all_G1_82/MADatNLO.HwU /home/marcozaro/MadGraph/3.0.4-sudakov/pp_wz_qedsdk/SubProcesses/P0_udx_wpz/all_G1_71/MADatNLO.HwU /home/marcozaro/MadGraph/3.0.4-sudakov/pp_wz_qedsdk/SubProcesses/P0_dxu_wpz/all_G1_283/MADatNLO.HwU /home/marcozaro/MadGraph/3.0.4-sudakov/pp_wz_qedsdk/SubProcesses/P0_dxu_wpz/all_G1_240/MADatNLO.HwU /home/marcozaro/MadGraph/3.0.4-sudakov/pp_wz_qedsdk/SubProcesses/P0_udx_wpz/all_G1_181/MADatNLO.HwU /home/marcozaro/MadGraph/3.0.4-sudakov/pp_wz_qedsdk/SubProcesses/P0_udx_wpz/all_G1_109/MADatNLO.HwU /home/marcozaro/MadGraph/3.0.4-sudakov/pp_wz_qedsdk/SubProcesses/P0_udx_wpz/all_G1_213/MADatNLO.HwU /home/marcozaro/MadGraph/3.0.4-sudakov/pp_wz_qedsdk/SubProcesses/P0_udx_wpz/all_G1_196/MADatNLO.HwU /home/marcozaro/MadGraph/3.0.4-sudakov/pp_wz_qedsdk/SubProcesses/P0_dxu_wpz/all_G1_193/MADatNLO.HwU /home/marcozaro/MadGraph/3.0.4-sudakov/pp_wz_qedsdk/SubProcesses/P0_dxu_wpz/all_G1_42/MADatNLO.HwU /home/marcozaro/MadGraph/3.0.4-sudakov/pp_wz_qedsdk/SubProcesses/P0_udx_wpz/all_G1_255/MADatNLO.HwU /home/marcozaro/MadGraph/3.0.4-sudakov/pp_wz_qedsdk/SubProcesses/P0_udx_wpz/all_G1_132/MADatNLO.HwU /home/marcozaro/MadGraph/3.0.4-sudakov/pp_wz_qedsdk/SubProcesses/P0_dxu_wpz/all_G1_35/MADatNLO.HwU /home/marcozaro/MadGraph/3.0.4-sudakov/pp_wz_qedsdk/SubProcesses/P0_udx_wpz/all_G1_104/MADatNLO.HwU /home/marcozaro/MadGraph/3.0.4-sudakov/pp_wz_qedsdk/SubProcesses/P0_dxu_wpz/all_G1_46/MADatNLO.HwU /home/marcozaro/MadGraph/3.0.4-sudakov/pp_wz_qedsdk/SubProcesses/P0_udx_wpz/all_G1_38/MADatNLO.HwU /home/marcozaro/MadGraph/3.0.4-sudakov/pp_wz_qedsdk/SubProcesses/P0_udx_wpz/all_G1_74/MADatNLO.HwU /home/marcozaro/MadGraph/3.0.4-sudakov/pp_wz_qedsdk/SubProcesses/P0_udx_wpz/all_G1_110/MADatNLO.HwU /home/marcozaro/MadGraph/3.0.4-sudakov/pp_wz_qedsdk/SubProcesses/P0_udx_wpz/all_G1_5/MADatNLO.HwU /home/marcozaro/MadGraph/3.0.4-sudakov/pp_wz_qedsdk/SubProcesses/P0_udx_wpz/all_G1_183/MADatNLO.HwU /home/marcozaro/MadGraph/3.0.4-sudakov/pp_wz_qedsdk/SubProcesses/P0_dxu_wpz/all_G1_276/MADatNLO.HwU /home/marcozaro/MadGraph/3.0.4-sudakov/pp_wz_qedsdk/SubProcesses/P0_udx_wpz/all_G1_93/MADatNLO.HwU /home/marcozaro/MadGraph/3.0.4-sudakov/pp_wz_qedsdk/SubProcesses/P0_dxu_wpz/all_G1_185/MADatNLO.HwU /home/marcozaro/MadGraph/3.0.4-sudakov/pp_wz_qedsdk/SubProcesses/P0_dxu_wpz/all_G1_47/MADatNLO.HwU /home/marcozaro/MadGraph/3.0.4-sudakov/pp_wz_qedsdk/SubProcesses/P0_dxu_wpz/all_G1_264/MADatNLO.HwU /home/marcozaro/MadGraph/3.0.4-sudakov/pp_wz_qedsdk/SubProcesses/P0_dxu_wpz/all_G1_106/MADatNLO.HwU /home/marcozaro/MadGraph/3.0.4-sudakov/pp_wz_qedsdk/SubProcesses/P0_udx_wpz/all_G1_244/MADatNLO.HwU /home/marcozaro/MadGraph/3.0.4-sudakov/pp_wz_qedsdk/SubProcesses/P0_dxu_wpz/all_G1_89/MADatNLO.HwU /home/marcozaro/MadGraph/3.0.4-sudakov/pp_wz_qedsdk/SubProcesses/P0_udx_wpz/all_G1_195/MADatNLO.HwU /home/marcozaro/MadGraph/3.0.4-sudakov/pp_wz_qedsdk/SubProcesses/P0_dxu_wpz/all_G1_112/MADatNLO.HwU /home/marcozaro/MadGraph/3.0.4-sudakov/pp_wz_qedsdk/SubProcesses/P0_dxu_wpz/all_G1_143/MADatNLO.HwU /home/marcozaro/MadGraph/3.0.4-sudakov/pp_wz_qedsdk/SubProcesses/P0_udx_wpz/all_G1_218/MADatNLO.HwU /home/marcozaro/MadGraph/3.0.4-sudakov/pp_wz_qedsdk/SubProcesses/P0_udx_wpz/all_G1_117/MADatNLO.HwU /home/marcozaro/MadGraph/3.0.4-sudakov/pp_wz_qedsdk/SubProcesses/P0_udx_wpz/all_G1_198/MADatNLO.HwU /home/marcozaro/MadGraph/3.0.4-sudakov/pp_wz_qedsdk/SubProcesses/P0_udx_wpz/all_G1_94/MADatNLO.HwU /home/marcozaro/MadGraph/3.0.4-sudakov/pp_wz_qedsdk/SubProcesses/P0_dxu_wpz/all_G1_59/MADatNLO.HwU /home/marcozaro/MadGraph/3.0.4-sudakov/pp_wz_qedsdk/SubProcesses/P0_dxu_wpz/all_G1_11/MADatNLO.HwU /home/marcozaro/MadGraph/3.0.4-sudakov/pp_wz_qedsdk/SubProcesses/P0_dxu_wpz/all_G1_17/MADatNLO.HwU /home/marcozaro/MadGraph/3.0.4-sudakov/pp_wz_qedsdk/SubProcesses/P0_dxu_wpz/all_G1_93/MADatNLO.HwU /home/marcozaro/MadGraph/3.0.4-sudakov/pp_wz_qedsdk/SubProcesses/P0_dxu_wpz/all_G1_13/MADatNLO.HwU /home/marcozaro/MadGraph/3.0.4-sudakov/pp_wz_qedsdk/SubProcesses/P0_dxu_wpz/all_G1_212/MADatNLO.HwU /home/marcozaro/MadGraph/3.0.4-sudakov/pp_wz_qedsdk/SubProcesses/P0_dxu_wpz/all_G1_48/MADatNLO.HwU /home/marcozaro/MadGraph/3.0.4-sudakov/pp_wz_qedsdk/SubProcesses/P0_dxu_wpz/all_G1_27/MADatNLO.HwU /home/marcozaro/MadGraph/3.0.4-sudakov/pp_wz_qedsdk/SubProcesses/P0_dxu_wpz/all_G1_178/MADatNLO.HwU /home/marcozaro/MadGraph/3.0.4-sudakov/pp_wz_qedsdk/SubProcesses/P0_dxu_wpz/all_G1_173/MADatNLO.HwU /home/marcozaro/MadGraph/3.0.4-sudakov/pp_wz_qedsdk/SubProcesses/P0_dxu_wpz/all_G1_169/MADatNLO.HwU /home/marcozaro/MadGraph/3.0.4-sudakov/pp_wz_qedsdk/SubProcesses/P0_dxu_wpz/all_G1_41/MADatNLO.HwU /home/marcozaro/MadGraph/3.0.4-sudakov/pp_wz_qedsdk/SubProcesses/P0_dxu_wpz/all_G1_249/MADatNLO.HwU /home/marcozaro/MadGraph/3.0.4-sudakov/pp_wz_qedsdk/SubProcesses/P0_dxu_wpz/all_G1_219/MADatNLO.HwU /home/marcozaro/MadGraph/3.0.4-sudakov/pp_wz_qedsdk/SubProcesses/P0_dxu_wpz/all_G1_220/MADatNLO.HwU /home/marcozaro/MadGraph/3.0.4-sudakov/pp_wz_qedsdk/SubProcesses/P0_dxu_wpz/all_G1_127/MADatNLO.HwU /home/marcozaro/MadGraph/3.0.4-sudakov/pp_wz_qedsdk/SubProcesses/P0_dxu_wpz/all_G1_26/MADatNLO.HwU /home/marcozaro/MadGraph/3.0.4-sudakov/pp_wz_qedsdk/SubProcesses/P0_dxu_wpz/all_G1_297/MADatNLO.HwU /home/marcozaro/MadGraph/3.0.4-sudakov/pp_wz_qedsdk/SubProcesses/P0_dxu_wpz/all_G1_278/MADatNLO.HwU /home/marcozaro/MadGraph/3.0.4-sudakov/pp_wz_qedsdk/SubProcesses/P0_dxu_wpz/all_G1_284/MADatNLO.HwU /home/marcozaro/MadGraph/3.0.4-sudakov/pp_wz_qedsdk/SubProcesses/P0_dxu_wpz/all_G1_119/MADatNLO.HwU /home/marcozaro/MadGraph/3.0.4-sudakov/pp_wz_qedsdk/SubProcesses/P0_dxu_wpz/all_G1_288/MADatNLO.HwU /home/marcozaro/MadGraph/3.0.4-sudakov/pp_wz_qedsdk/SubProcesses/P0_dxu_wpz/all_G1_164/MADatNLO.HwU /home/marcozaro/MadGraph/3.0.4-sudakov/pp_wz_qedsdk/SubProcesses/P0_dxu_wpz/all_G1_138/MADatNLO.HwU /home/marcozaro/MadGraph/3.0.4-sudakov/pp_wz_qedsdk/SubProcesses/P0_dxu_wpz/all_G1_95/MADatNLO.HwU /home/marcozaro/MadGraph/3.0.4-sudakov/pp_wz_qedsdk/SubProcesses/P0_dxu_wpz/all_G1_133/MADatNLO.HwU /home/marcozaro/MadGraph/3.0.4-sudakov/pp_wz_qedsdk/SubProcesses/P0_dxu_wpz/all_G1_142/MADatNLO.HwU /home/marcozaro/MadGraph/3.0.4-sudakov/pp_wz_qedsdk/SubProcesses/P0_dxu_wpz/all_G1_174/MADatNLO.HwU /home/marcozaro/MadGraph/3.0.4-sudakov/pp_wz_qedsdk/SubProcesses/P0_dxu_wpz/all_G1_235/MADatNLO.HwU /home/marcozaro/MadGraph/3.0.4-sudakov/pp_wz_qedsdk/SubProcesses/P0_dxu_wpz/all_G1_65/MADatNLO.HwU /home/marcozaro/MadGraph/3.0.4-sudakov/pp_wz_qedsdk/SubProcesses/P0_udx_wpz/all_G1_32/MADatNLO.HwU /home/marcozaro/MadGraph/3.0.4-sudakov/pp_wz_qedsdk/SubProcesses/P0_dxu_wpz/all_G1_87/MADatNLO.HwU /home/marcozaro/MadGraph/3.0.4-sudakov/pp_wz_qedsdk/SubProcesses/P0_dxu_wpz/all_G1_287/MADatNLO.HwU /home/marcozaro/MadGraph/3.0.4-sudakov/pp_wz_qedsdk/SubProcesses/P0_dxu_wpz/all_G1_291/MADatNLO.HwU /home/marcozaro/MadGraph/3.0.4-sudakov/pp_wz_qedsdk/SubProcesses/P0_dxu_wpz/all_G1_150/MADatNLO.HwU /home/marcozaro/MadGraph/3.0.4-sudakov/pp_wz_qedsdk/SubProcesses/P0_dxu_wpz/all_G1_78/MADatNLO.HwU /home/marcozaro/MadGraph/3.0.4-sudakov/pp_wz_qedsdk/SubProcesses/P0_dxu_wpz/all_G1_117/MADatNLO.HwU /home/marcozaro/MadGraph/3.0.4-sudakov/pp_wz_qedsdk/SubProcesses/P0_dxu_wpz/all_G1_10/MADatNLO.HwU /home/marcozaro/MadGraph/3.0.4-sudakov/pp_wz_qedsdk/SubProcesses/P0_dxu_wpz/all_G1_68/MADatNLO.HwU /home/marcozaro/MadGraph/3.0.4-sudakov/pp_wz_qedsdk/SubProcesses/P0_dxu_wpz/all_G1_183/MADatNLO.HwU /home/marcozaro/MadGraph/3.0.4-sudakov/pp_wz_qedsdk/SubProcesses/P0_dxu_wpz/all_G1_200/MADatNLO.HwU /home/marcozaro/MadGraph/3.0.4-sudakov/pp_wz_qedsdk/SubProcesses/P0_dxu_wpz/all_G1_166/MADatNLO.HwU /home/marcozaro/MadGraph/3.0.4-sudakov/pp_wz_qedsdk/SubProcesses/P0_dxu_wpz/all_G1_255/MADatNLO.HwU /home/marcozaro/MadGraph/3.0.4-sudakov/pp_wz_qedsdk/SubProcesses/P0_dxu_wpz/all_G1_148/MADatNLO.HwU /home/marcozaro/MadGraph/3.0.4-sudakov/pp_wz_qedsdk/SubProcesses/P0_dxu_wpz/all_G1_218/MADatNLO.HwU /home/marcozaro/MadGraph/3.0.4-sudakov/pp_wz_qedsdk/SubProcesses/P0_dxu_wpz/all_G1_211/MADatNLO.HwU /home/marcozaro/MadGraph/3.0.4-sudakov/pp_wz_qedsdk/SubProcesses/P0_dxu_wpz/all_G1_215/MADatNLO.HwU /home/marcozaro/MadGraph/3.0.4-sudakov/pp_wz_qedsdk/SubProcesses/P0_dxu_wpz/all_G1_92/MADatNLO.HwU /home/marcozaro/MadGraph/3.0.4-sudakov/pp_wz_qedsdk/SubProcesses/P0_dxu_wpz/all_G1_300/MADatNLO.HwU /home/marcozaro/MadGraph/3.0.4-sudakov/pp_wz_qedsdk/SubProcesses/P0_dxu_wpz/all_G1_237/MADatNLO.HwU /home/marcozaro/MadGraph/3.0.4-sudakov/pp_wz_qedsdk/SubProcesses/P0_dxu_wpz/all_G1_25/MADatNLO.HwU /home/marcozaro/MadGraph/3.0.4-sudakov/pp_wz_qedsdk/SubProcesses/P0_dxu_wpz/all_G1_274/MADatNLO.HwU /home/marcozaro/MadGraph/3.0.4-sudakov/pp_wz_qedsdk/SubProcesses/P0_udx_wpz/all_G1_247/MADatNLO.HwU /home/marcozaro/MadGraph/3.0.4-sudakov/pp_wz_qedsdk/SubProcesses/P0_dxu_wpz/all_G1_57/MADatNLO.HwU /home/marcozaro/MadGraph/3.0.4-sudakov/pp_wz_qedsdk/SubProcesses/P0_dxu_wpz/all_G1_260/MADatNLO.HwU /home/marcozaro/MadGraph/3.0.4-sudakov/pp_wz_qedsdk/SubProcesses/P0_dxu_wpz/all_G1_186/MADatNLO.HwU /home/marcozaro/MadGraph/3.0.4-sudakov/pp_wz_qedsdk/SubProcesses/P0_dxu_wpz/all_G1_91/MADatNLO.HwU /home/marcozaro/MadGraph/3.0.4-sudakov/pp_wz_qedsdk/SubProcesses/P0_dxu_wpz/all_G1_292/MADatNLO.HwU /home/marcozaro/MadGraph/3.0.4-sudakov/pp_wz_qedsdk/SubProcesses/P0_dxu_wpz/all_G1_74/MADatNLO.HwU /home/marcozaro/MadGraph/3.0.4-sudakov/pp_wz_qedsdk/SubProcesses/P0_dxu_wpz/all_G1_202/MADatNLO.HwU /home/marcozaro/MadGraph/3.0.4-sudakov/pp_wz_qedsdk/SubProcesses/P0_dxu_wpz/all_G1_252/MADatNLO.HwU /home/marcozaro/MadGraph/3.0.4-sudakov/pp_wz_qedsdk/SubProcesses/P0_dxu_wpz/all_G1_37/MADatNLO.HwU /home/marcozaro/MadGraph/3.0.4-sudakov/pp_wz_qedsdk/SubProcesses/P0_dxu_wpz/all_G1_170/MADatNLO.HwU /home/marcozaro/MadGraph/3.0.4-sudakov/pp_wz_qedsdk/SubProcesses/P0_dxu_wpz/all_G1_268/MADatNLO.HwU /home/marcozaro/MadGraph/3.0.4-sudakov/pp_wz_qedsdk/SubProcesses/P0_dxu_wpz/all_G1_19/MADatNLO.HwU /home/marcozaro/MadGraph/3.0.4-sudakov/pp_wz_qedsdk/SubProcesses/P0_dxu_wpz/all_G1_76/MADatNLO.HwU /home/marcozaro/MadGraph/3.0.4-sudakov/pp_wz_qedsdk/SubProcesses/P0_dxu_wpz/all_G1_293/MADatNLO.HwU /home/marcozaro/MadGraph/3.0.4-sudakov/pp_wz_qedsdk/SubProcesses/P0_dxu_wpz/all_G1_195/MADatNLO.HwU /home/marcozaro/MadGraph/3.0.4-sudakov/pp_wz_qedsdk/SubProcesses/P0_dxu_wpz/all_G1_115/MADatNLO.HwU /home/marcozaro/MadGraph/3.0.4-sudakov/pp_wz_qedsdk/SubProcesses/P0_dxu_wpz/all_G1_184/MADatNLO.HwU /home/marcozaro/MadGraph/3.0.4-sudakov/pp_wz_qedsdk/SubProcesses/P0_dxu_wpz/all_G1_136/MADatNLO.HwU /home/marcozaro/MadGraph/3.0.4-sudakov/pp_wz_qedsdk/SubProcesses/P0_dxu_wpz/all_G1_269/MADatNLO.HwU /home/marcozaro/MadGraph/3.0.4-sudakov/pp_wz_qedsdk/SubProcesses/P0_dxu_wpz/all_G1_85/MADatNLO.HwU /home/marcozaro/MadGraph/3.0.4-sudakov/pp_wz_qedsdk/SubProcesses/P0_dxu_wpz/all_G1_5/MADatNLO.HwU /home/marcozaro/MadGraph/3.0.4-sudakov/pp_wz_qedsdk/SubProcesses/P0_dxu_wpz/all_G1_199/MADatNLO.HwU /home/marcozaro/MadGraph/3.0.4-sudakov/pp_wz_qedsdk/SubProcesses/P0_dxu_wpz/all_G1_72/MADatNLO.HwU /home/marcozaro/MadGraph/3.0.4-sudakov/pp_wz_qedsdk/SubProcesses/P0_dxu_wpz/all_G1_100/MADatNLO.HwU /home/marcozaro/MadGraph/3.0.4-sudakov/pp_wz_qedsdk/SubProcesses/P0_dxu_wpz/all_G1_251/MADatNLO.HwU /home/marcozaro/MadGraph/3.0.4-sudakov/pp_wz_qedsdk/SubProcesses/P0_dxu_wpz/all_G1_194/MADatNLO.HwU /home/marcozaro/MadGraph/3.0.4-sudakov/pp_wz_qedsdk/SubProcesses/P0_dxu_wpz/all_G1_114/MADatNLO.HwU /home/marcozaro/MadGraph/3.0.4-sudakov/pp_wz_qedsdk/SubProcesses/P0_dxu_wpz/all_G1_273/MADatNLO.HwU /home/marcozaro/MadGraph/3.0.4-sudakov/pp_wz_qedsdk/SubProcesses/P0_dxu_wpz/all_G1_103/MADatNLO.HwU /home/marcozaro/MadGraph/3.0.4-sudakov/pp_wz_qedsdk/SubProcesses/P0_dxu_wpz/all_G1_84/MADatNLO.HwU /home/marcozaro/MadGraph/3.0.4-sudakov/pp_wz_qedsdk/SubProcesses/P0_dxu_wpz/all_G1_257/MADatNLO.HwU /home/marcozaro/MadGraph/3.0.4-sudakov/pp_wz_qedsdk/SubProcesses/P0_dxu_wpz/all_G1_262/MADatNLO.HwU /home/marcozaro/MadGraph/3.0.4-sudakov/pp_wz_qedsdk/SubProcesses/P0_dxu_wpz/all_G1_188/MADatNLO.HwU /home/marcozaro/MadGraph/3.0.4-sudakov/pp_wz_qedsdk/SubProcesses/P0_dxu_wpz/all_G1_266/MADatNLO.HwU /home/marcozaro/MadGraph/3.0.4-sudakov/pp_wz_qedsdk/SubProcesses/P0_dxu_wpz/all_G1_125/MADatNLO.HwU /home/marcozaro/MadGraph/3.0.4-sudakov/pp_wz_qedsdk/SubProcesses/P0_dxu_wpz/all_G1_6/MADatNLO.HwU /home/marcozaro/MadGraph/3.0.4-sudakov/pp_wz_qedsdk/SubProcesses/P0_dxu_wpz/all_G1_98/MADatNLO.HwU /home/marcozaro/MadGraph/3.0.4-sudakov/pp_wz_qedsdk/SubProcesses/P0_dxu_wpz/all_G1_250/MADatNLO.HwU /home/marcozaro/MadGraph/3.0.4-sudakov/pp_wz_qedsdk/SubProcesses/P0_dxu_wpz/all_G1_137/MADatNLO.HwU /home/marcozaro/MadGraph/3.0.4-sudakov/pp_wz_qedsdk/SubProcesses/P0_dxu_wpz/all_G1_224/MADatNLO.HwU /home/marcozaro/MadGraph/3.0.4-sudakov/pp_wz_qedsdk/SubProcesses/P0_dxu_wpz/all_G1_63/MADatNLO.HwU /home/marcozaro/MadGraph/3.0.4-sudakov/pp_wz_qedsdk/SubProcesses/P0_dxu_wpz/all_G1_243/MADatNLO.HwU /home/marcozaro/MadGraph/3.0.4-sudakov/pp_wz_qedsdk/SubProcesses/P0_dxu_wpz/all_G1_248/MADatNLO.HwU /home/marcozaro/MadGraph/3.0.4-sudakov/pp_wz_qedsdk/SubProcesses/P0_dxu_wpz/all_G1_189/MADatNLO.HwU /home/marcozaro/MadGraph/3.0.4-sudakov/pp_wz_qedsdk/SubProcesses/P0_dxu_wpz/all_G1_24/MADatNLO.HwU /home/marcozaro/MadGraph/3.0.4-sudakov/pp_wz_qedsdk/SubProcesses/P0_dxu_wpz/all_G1_128/MADatNLO.HwU /home/marcozaro/MadGraph/3.0.4-sudakov/pp_wz_qedsdk/SubProcesses/P0_dxu_wpz/all_G1_20/MADatNLO.HwU /home/marcozaro/MadGraph/3.0.4-sudakov/pp_wz_qedsdk/SubProcesses/P0_dxu_wpz/all_G1_18/MADatNLO.HwU /home/marcozaro/MadGraph/3.0.4-sudakov/pp_wz_qedsdk/SubProcesses/P0_dxu_wpz/all_G1_3/MADatNLO.HwU /home/marcozaro/MadGraph/3.0.4-sudakov/pp_wz_qedsdk/SubProcesses/P0_dxu_wpz/all_G1_129/MADatNLO.HwU /home/marcozaro/MadGraph/3.0.4-sudakov/pp_wz_qedsdk/SubProcesses/P0_dxu_wpz/all_G1_8/MADatNLO.HwU /home/marcozaro/MadGraph/3.0.4-sudakov/pp_wz_qedsdk/SubProcesses/P0_dxu_wpz/all_G1_244/MADatNLO.HwU /home/marcozaro/MadGraph/3.0.4-sudakov/pp_wz_qedsdk/SubProcesses/P0_dxu_wpz/all_G1_176/MADatNLO.HwU /home/marcozaro/MadGraph/3.0.4-sudakov/pp_wz_qedsdk/SubProcesses/P0_dxu_wpz/all_G1_247/MADatNLO.HwU /home/marcozaro/MadGraph/3.0.4-sudakov/pp_wz_qedsdk/SubProcesses/P0_dxu_wpz/all_G1_31/MADatNLO.HwU /home/marcozaro/MadGraph/3.0.4-sudakov/pp_wz_qedsdk/SubProcesses/P0_dxu_wpz/all_G1_81/MADatNLO.HwU /home/marcozaro/MadGraph/3.0.4-sudakov/pp_wz_qedsdk/SubProcesses/P0_dxu_wpz/all_G1_267/MADatNLO.HwU /home/marcozaro/MadGraph/3.0.4-sudakov/pp_wz_qedsdk/SubProcesses/P0_dxu_wpz/all_G1_80/MADatNLO.HwU /home/marcozaro/MadGraph/3.0.4-sudakov/pp_wz_qedsdk/SubProcesses/P0_dxu_wpz/all_G1_2/MADatNLO.HwU /home/marcozaro/MadGraph/3.0.4-sudakov/pp_wz_qedsdk/SubProcesses/P0_dxu_wpz/all_G1_69/MADatNLO.HwU /home/marcozaro/MadGraph/3.0.4-sudakov/pp_wz_qedsdk/SubProcesses/P0_dxu_wpz/all_G1_82/MADatNLO.HwU /home/marcozaro/MadGraph/3.0.4-sudakov/pp_wz_qedsdk/SubProcesses/P0_dxu_wpz/all_G1_23/MADatNLO.HwU /home/marcozaro/MadGraph/3.0.4-sudakov/pp_wz_qedsdk/SubProcesses/P0_dxu_wpz/all_G1_238/MADatNLO.HwU /home/marcozaro/MadGraph/3.0.4-sudakov/pp_wz_qedsdk/SubProcesses/P0_dxu_wpz/all_G1_124/MADatNLO.HwU /home/marcozaro/MadGraph/3.0.4-sudakov/pp_wz_qedsdk/SubProcesses/P0_dxu_wpz/all_G1_66/MADatNLO.HwU /home/marcozaro/MadGraph/3.0.4-sudakov/pp_wz_qedsdk/SubProcesses/P0_dxu_wpz/all_G1_196/MADatNLO.HwU /home/marcozaro/MadGraph/3.0.4-sudakov/pp_wz_qedsdk/SubProcesses/P0_dxu_wpz/all_G1_162/MADatNLO.HwU /home/marcozaro/MadGraph/3.0.4-sudakov/pp_wz_qedsdk/SubProcesses/P0_dxu_wpz/all_G1_71/MADatNLO.HwU /home/marcozaro/MadGraph/3.0.4-sudakov/pp_wz_qedsdk/SubProcesses/P0_dxu_wpz/all_G1_144/MADatNLO.HwU /home/marcozaro/MadGraph/3.0.4-sudakov/pp_wz_qedsdk/SubProcesses/P0_dxu_wpz/all_G1_204/MADatNLO.HwU /home/marcozaro/MadGraph/3.0.4-sudakov/pp_wz_qedsdk/SubProcesses/P0_dxu_wpz/all_G1_111/MADatNLO.HwU /home/marcozaro/MadGraph/3.0.4-sudakov/pp_wz_qedsdk/SubProcesses/P0_dxu_wpz/all_G1_265/MADatNLO.HwU /home/marcozaro/MadGraph/3.0.4-sudakov/pp_wz_qedsdk/SubProcesses/P0_dxu_wpz/all_G1_172/MADatNLO.HwU /home/marcozaro/MadGraph/3.0.4-sudakov/pp_wz_qedsdk/SubProcesses/P0_dxu_wpz/all_G1_132/MADatNLO.HwU /home/marcozaro/MadGraph/3.0.4-sudakov/pp_wz_qedsdk/SubProcesses/P0_dxu_wpz/all_G1_275/MADatNLO.HwU /home/marcozaro/MadGraph/3.0.4-sudakov/pp_wz_qedsdk/SubProcesses/P0_dxu_wpz/all_G1_208/MADatNLO.HwU /home/marcozaro/MadGraph/3.0.4-sudakov/pp_wz_qedsdk/SubProcesses/P0_dxu_wpz/all_G1_190/MADatNLO.HwU /home/marcozaro/MadGraph/3.0.4-sudakov/pp_wz_qedsdk/SubProcesses/P0_dxu_wpz/all_G1_197/MADatNLO.HwU /home/marcozaro/MadGraph/3.0.4-sudakov/pp_wz_qedsdk/SubProcesses/P0_dxu_wpz/all_G1_109/MADatNLO.HwU /home/marcozaro/MadGraph/3.0.4-sudakov/pp_wz_qedsdk/SubProcesses/P0_dxu_wpz/all_G1_246/MADatNLO.HwU /home/marcozaro/MadGraph/3.0.4-sudakov/pp_wz_qedsdk/SubProcesses/P0_dxu_wpz/all_G1_165/MADatNLO.HwU /home/marcozaro/MadGraph/3.0.4-sudakov/pp_wz_qedsdk/SubProcesses/P0_dxu_wpz/all_G1_226/MADatNLO.HwU /home/marcozaro/MadGraph/3.0.4-sudakov/pp_wz_qedsdk/SubProcesses/P0_dxu_wpz/all_G1_55/MADatNLO.HwU /home/marcozaro/MadGraph/3.0.4-sudakov/pp_wz_qedsdk/SubProcesses/P0_dxu_wpz/all_G1_154/MADatNLO.HwU /home/marcozaro/MadGraph/3.0.4-sudakov/pp_wz_qedsdk/SubProcesses/P0_dxu_wpz/all_G1_45/MADatNLO.HwU /home/marcozaro/MadGraph/3.0.4-sudakov/pp_wz_qedsdk/SubProcesses/P0_dxu_wpz/all_G1_130/MADatNLO.HwU /home/marcozaro/MadGraph/3.0.4-sudakov/pp_wz_qedsdk/SubProcesses/P0_dxu_wpz/all_G1_261/MADatNLO.HwU /home/marcozaro/MadGraph/3.0.4-sudakov/pp_wz_qedsdk/SubProcesses/P0_dxu_wpz/all_G1_113/MADatNLO.HwU /home/marcozaro/MadGraph/3.0.4-sudakov/pp_wz_qedsdk/SubProcesses/P0_dxu_wpz/all_G1_236/MADatNLO.HwU /home/marcozaro/MadGraph/3.0.4-sudakov/pp_wz_qedsdk/SubProcesses/P0_dxu_wpz/all_G1_153/MADatNLO.HwU /home/marcozaro/MadGraph/3.0.4-sudakov/pp_wz_qedsdk/SubProcesses/P0_dxu_wpz/all_G1_67/MADatNLO.HwU /home/marcozaro/MadGraph/3.0.4-sudakov/pp_wz_qedsdk/SubProcesses/P0_dxu_wpz/all_G1_50/MADatNLO.HwU /home/marcozaro/MadGraph/3.0.4-sudakov/pp_wz_qedsdk/SubProcesses/P0_dxu_wpz/all_G1_52/MADatNLO.HwU /home/marcozaro/MadGraph/3.0.4-sudakov/pp_wz_qedsdk/SubProcesses/P0_dxu_wpz/all_G1_88/MADatNLO.HwU /home/marcozaro/MadGraph/3.0.4-sudakov/pp_wz_qedsdk/SubProcesses/P0_dxu_wpz/all_G1_39/MADatNLO.HwU /home/marcozaro/MadGraph/3.0.4-sudakov/pp_wz_qedsdk/SubProcesses/P0_dxu_wpz/all_G1_40/MADatNLO.HwU /home/marcozaro/MadGraph/3.0.4-sudakov/pp_wz_qedsdk/SubProcesses/P0_dxu_wpz/all_G1_58/MADatNLO.HwU /home/marcozaro/MadGraph/3.0.4-sudakov/pp_wz_qedsdk/SubProcesses/P0_dxu_wpz/all_G1_263/MADatNLO.HwU /home/marcozaro/MadGraph/3.0.4-sudakov/pp_wz_qedsdk/SubProcesses/P0_dxu_wpz/all_G1_160/MADatNLO.HwU /home/marcozaro/MadGraph/3.0.4-sudakov/pp_wz_qedsdk/SubProcesses/P0_dxu_wpz/all_G1_222/MADatNLO.HwU /home/marcozaro/MadGraph/3.0.4-sudakov/pp_wz_qedsdk/SubProcesses/P0_dxu_wpz/all_G1_206/MADatNLO.HwU /home/marcozaro/MadGraph/3.0.4-sudakov/pp_wz_qedsdk/SubProcesses/P0_dxu_wpz/all_G1_229/MADatNLO.HwU /home/marcozaro/MadGraph/3.0.4-sudakov/pp_wz_qedsdk/SubProcesses/P0_dxu_wpz/all_G1_231/MADatNLO.HwU /home/marcozaro/MadGraph/3.0.4-sudakov/pp_wz_qedsdk/SubProcesses/P0_dxu_wpz/all_G1_43/MADatNLO.HwU /home/marcozaro/MadGraph/3.0.4-sudakov/pp_wz_qedsdk/SubProcesses/P0_dxu_wpz/all_G1_221/MADatNLO.HwU /home/marcozaro/MadGraph/3.0.4-sudakov/pp_wz_qedsdk/SubProcesses/P0_dxu_wpz/all_G1_245/MADatNLO.HwU /home/marcozaro/MadGraph/3.0.4-sudakov/pp_wz_qedsdk/SubProcesses/P0_dxu_wpz/all_G1_210/MADatNLO.HwU /home/marcozaro/MadGraph/3.0.4-sudakov/pp_wz_qedsdk/SubProcesses/P0_dxu_wpz/all_G1_203/MADatNLO.HwU /home/marcozaro/MadGraph/3.0.4-sudakov/pp_wz_qedsdk/SubProcesses/P0_dxu_wpz/all_G1_135/MADatNLO.HwU /home/marcozaro/MadGraph/3.0.4-sudakov/pp_wz_qedsdk/SubProcesses/P0_dxu_wpz/all_G1_156/MADatNLO.HwU /home/marcozaro/MadGraph/3.0.4-sudakov/pp_wz_qedsdk/SubProcesses/P0_dxu_wpz/all_G1_232/MADatNLO.HwU /home/marcozaro/MadGraph/3.0.4-sudakov/pp_wz_qedsdk/SubProcesses/P0_dxu_wpz/all_G1_279/MADatNLO.HwU /home/marcozaro/MadGraph/3.0.4-sudakov/pp_wz_qedsdk/SubProcesses/P0_dxu_wpz/all_G1_102/MADatNLO.HwU /home/marcozaro/MadGraph/3.0.4-sudakov/pp_wz_qedsdk/SubProcesses/P0_dxu_wpz/all_G1_77/MADatNLO.HwU /home/marcozaro/MadGraph/3.0.4-sudakov/pp_wz_qedsdk/SubProcesses/P0_dxu_wpz/all_G1_99/MADatNLO.HwU /home/marcozaro/MadGraph/3.0.4-sudakov/pp_wz_qedsdk/SubProcesses/P0_dxu_wpz/all_G1_83/MADatNLO.HwU /home/marcozaro/MadGraph/3.0.4-sudakov/pp_wz_qedsdk/SubProcesses/P0_dxu_wpz/all_G1_175/MADatNLO.HwU /home/marcozaro/MadGraph/3.0.4-sudakov/pp_wz_qedsdk/SubProcesses/P0_dxu_wpz/all_G1_54/MADatNLO.HwU /home/marcozaro/MadGraph/3.0.4-sudakov/pp_wz_qedsdk/SubProcesses/P0_dxu_wpz/all_G1_1/MADatNLO.HwU /home/marcozaro/MadGraph/3.0.4-sudakov/pp_wz_qedsdk/SubProcesses/P0_dxu_wpz/all_G1_9/MADatNLO.HwU /home/marcozaro/MadGraph/3.0.4-sudakov/pp_wz_qedsdk/SubProcesses/P0_dxu_wpz/all_G1_32/MADatNLO.HwU /home/marcozaro/MadGraph/3.0.4-sudakov/pp_wz_qedsdk/SubProcesses/P0_dxu_wpz/all_G1_223/MADatNLO.HwU /home/marcozaro/MadGraph/3.0.4-sudakov/pp_wz_qedsdk/SubProcesses/P0_dxu_wpz/all_G1_105/MADatNLO.HwU /home/marcozaro/MadGraph/3.0.4-sudakov/pp_wz_qedsdk/SubProcesses/P0_dxu_wpz/all_G1_64/MADatNLO.HwU /home/marcozaro/MadGraph/3.0.4-sudakov/pp_wz_qedsdk/SubProcesses/P0_dxu_wpz/all_G1_116/MADatNLO.HwU /home/marcozaro/MadGraph/3.0.4-sudakov/pp_wz_qedsdk/SubProcesses/P0_dxu_wpz/all_G1_75/MADatNLO.HwU /home/marcozaro/MadGraph/3.0.4-sudakov/pp_wz_qedsdk/SubProcesses/P0_dxu_wpz/all_G1_296/MADatNLO.HwU /home/marcozaro/MadGraph/3.0.4-sudakov/pp_wz_qedsdk/SubProcesses/P0_dxu_wpz/all_G1_22/MADatNLO.HwU /home/marcozaro/MadGraph/3.0.4-sudakov/pp_wz_qedsdk/SubProcesses/P0_dxu_wpz/all_G1_163/MADatNLO.HwU /home/marcozaro/MadGraph/3.0.4-sudakov/pp_wz_qedsdk/SubProcesses/P0_dxu_wpz/all_G1_30/MADatNLO.HwU /home/marcozaro/MadGraph/3.0.4-sudakov/pp_wz_qedsdk/SubProcesses/P0_dxu_wpz/all_G1_15/MADatNLO.HwU /home/marcozaro/MadGraph/3.0.4-sudakov/pp_wz_qedsdk/SubProcesses/P0_dxu_wpz/all_G1_209/MADatNLO.HwU /home/marcozaro/MadGraph/3.0.4-sudakov/pp_wz_qedsdk/SubProcesses/P0_dxu_wpz/all_G1_60/MADatNLO.HwU /home/marcozaro/MadGraph/3.0.4-sudakov/pp_wz_qedsdk/SubProcesses/P0_dxu_wpz/all_G1_241/MADatNLO.HwU /home/marcozaro/MadGraph/3.0.4-sudakov/pp_wz_qedsdk/SubProcesses/P0_dxu_wpz/all_G1_239/MADatNLO.HwU /home/marcozaro/MadGraph/3.0.4-sudakov/pp_wz_qedsdk/SubProcesses/P0_dxu_wpz/all_G1_289/MADatNLO.HwU /home/marcozaro/MadGraph/3.0.4-sudakov/pp_wz_qedsdk/SubProcesses/P0_dxu_wpz/all_G1_146/MADatNLO.HwU /home/marcozaro/MadGraph/3.0.4-sudakov/pp_wz_qedsdk/SubProcesses/P0_dxu_wpz/all_G1_191/MADatNLO.HwU /home/marcozaro/MadGraph/3.0.4-sudakov/pp_wz_qedsdk/SubProcesses/P0_dxu_wpz/all_G1_121/MADatNLO.HwU /home/marcozaro/MadGraph/3.0.4-sudakov/pp_wz_qedsdk/SubProcesses/P0_dxu_wpz/all_G1_159/MADatNLO.HwU /home/marcozaro/MadGraph/3.0.4-sudakov/pp_wz_qedsdk/SubProcesses/P0_dxu_wpz/all_G1_107/MADatNLO.HwU /home/marcozaro/MadGraph/3.0.4-sudakov/pp_wz_qedsdk/SubProcesses/P0_dxu_wpz/all_G1_145/MADatNLO.HwU /home/marcozaro/MadGraph/3.0.4-sudakov/pp_wz_qedsdk/SubProcesses/P0_dxu_wpz/all_G1_118/MADatNLO.HwU /home/marcozaro/MadGraph/3.0.4-sudakov/pp_wz_qedsdk/SubProcesses/P0_dxu_wpz/all_G1_139/MADatNLO.HwU /home/marcozaro/MadGraph/3.0.4-sudakov/pp_wz_qedsdk/SubProcesses/P0_dxu_wpz/all_G1_177/MADatNLO.HwU /home/marcozaro/MadGraph/3.0.4-sudakov/pp_wz_qedsdk/SubProcesses/P0_dxu_wpz/all_G1_234/MADatNLO.HwU /home/marcozaro/MadGraph/3.0.4-sudakov/pp_wz_qedsdk/SubProcesses/P0_dxu_wpz/all_G1_73/MADatNLO.HwU /home/marcozaro/MadGraph/3.0.4-sudakov/pp_wz_qedsdk/SubProcesses/P0_dxu_wpz/all_G1_258/MADatNLO.HwU /home/marcozaro/MadGraph/3.0.4-sudakov/pp_wz_qedsdk/SubProcesses/P0_dxu_wpz/all_G1_299/MADatNLO.HwU /home/marcozaro/MadGraph/3.0.4-sudakov/pp_wz_qedsdk/SubProcesses/P0_dxu_wpz/all_G1_187/MADatNLO.HwU /home/marcozaro/MadGraph/3.0.4-sudakov/pp_wz_qedsdk/SubProcesses/P0_dxu_wpz/all_G1_225/MADatNLO.HwU /home/marcozaro/MadGraph/3.0.4-sudakov/pp_wz_qedsdk/SubProcesses/P0_dxu_wpz/all_G1_29/MADatNLO.HwU /home/marcozaro/MadGraph/3.0.4-sudakov/pp_wz_qedsdk/SubProcesses/P0_dxu_wpz/all_G1_158/MADatNLO.HwU /home/marcozaro/MadGraph/3.0.4-sudakov/pp_wz_qedsdk/SubProcesses/P0_dxu_wpz/all_G1_16/MADatNLO.HwU /home/marcozaro/MadGraph/3.0.4-sudakov/pp_wz_qedsdk/SubProcesses/P0_dxu_wpz/all_G1_167/MADatNLO.HwU /home/marcozaro/MadGraph/3.0.4-sudakov/pp_wz_qedsdk/SubProcesses/P0_dxu_wpz/all_G1_271/MADatNLO.HwU /home/marcozaro/MadGraph/3.0.4-sudakov/pp_wz_qedsdk/SubProcesses/P0_dxu_wpz/all_G1_51/MADatNLO.HwU /home/marcozaro/MadGraph/3.0.4-sudakov/pp_wz_qedsdk/SubProcesses/P0_dxu_wpz/all_G1_290/MADatNLO.HwU /home/marcozaro/MadGraph/3.0.4-sudakov/pp_wz_qedsdk/SubProcesses/P0_dxu_wpz/all_G1_120/MADatNLO.HwU /home/marcozaro/MadGraph/3.0.4-sudakov/pp_wz_qedsdk/SubProcesses/P0_dxu_wpz/all_G1_228/MADatNLO.HwU /home/marcozaro/MadGraph/3.0.4-sudakov/pp_wz_qedsdk/SubProcesses/P0_dxu_wpz/all_G1_201/MADatNLO.HwU /home/marcozaro/MadGraph/3.0.4-sudakov/pp_wz_qedsdk/SubProcesses/P0_dxu_wpz/all_G1_295/MADatNLO.HwU /home/marcozaro/MadGraph/3.0.4-sudakov/pp_wz_qedsdk/SubProcesses/P0_dxu_wpz/all_G1_97/MADatNLO.HwU /home/marcozaro/MadGraph/3.0.4-sudakov/pp_wz_qedsdk/SubProcesses/P0_dxu_wpz/all_G1_272/MADatNLO.HwU /home/marcozaro/MadGraph/3.0.4-sudakov/pp_wz_qedsdk/SubProcesses/P0_dxu_wpz/all_G1_36/MADatNLO.HwU /home/marcozaro/MadGraph/3.0.4-sudakov/pp_wz_qedsdk/SubProcesses/P0_dxu_wpz/all_G1_198/MADatNLO.HwU /home/marcozaro/MadGraph/3.0.4-sudakov/pp_wz_qedsdk/SubProcesses/P0_dxu_wpz/all_G1_285/MADatNLO.HwU /home/marcozaro/MadGraph/3.0.4-sudakov/pp_wz_qedsdk/SubProcesses/P0_dxu_wpz/all_G1_298/MADatNLO.HwU /home/marcozaro/MadGraph/3.0.4-sudakov/pp_wz_qedsdk/SubProcesses/P0_dxu_wpz/all_G1_280/MADatNLO.HwU /home/marcozaro/MadGraph/3.0.4-sudakov/pp_wz_qedsdk/SubProcesses/P0_dxu_wpz/all_G1_134/MADatNLO.HwU /home/marcozaro/MadGraph/3.0.4-sudakov/pp_wz_qedsdk/SubProcesses/P0_dxu_wpz/all_G1_123/MADatNLO.HwU /home/marcozaro/MadGraph/3.0.4-sudakov/pp_wz_qedsdk/SubProcesses/P0_dxu_wpz/all_G1_152/MADatNLO.HwU /home/marcozaro/MadGraph/3.0.4-sudakov/pp_wz_qedsdk/SubProcesses/P0_dxu_wpz/all_G1_213/MADatNLO.HwU /home/marcozaro/MadGraph/3.0.4-sudakov/pp_wz_qedsdk/SubProcesses/P0_dxu_wpz/all_G1_7/MADatNLO.HwU /home/marcozaro/MadGraph/3.0.4-sudakov/pp_wz_qedsdk/SubProcesses/P0_dxu_wpz/all_G1_61/MADatNLO.HwU /home/marcozaro/MadGraph/3.0.4-sudakov/pp_wz_qedsdk/SubProcesses/P0_dxu_wpz/all_G1_131/MADatNLO.HwU /home/marcozaro/MadGraph/3.0.4-sudakov/pp_wz_qedsdk/SubProcesses/P0_dxu_wpz/all_G1_12/MADatNLO.HwU /home/marcozaro/MadGraph/3.0.4-sudakov/pp_wz_qedsdk/SubProcesses/P0_dxu_wpz/all_G1_49/MADatNLO.HwU /home/marcozaro/MadGraph/3.0.4-sudakov/pp_wz_qedsdk/SubProcesses/P0_dxu_wpz/all_G1_242/MADatNLO.HwU /home/marcozaro/MadGraph/3.0.4-sudakov/pp_wz_qedsdk/SubProcesses/P0_dxu_wpz/all_G1_44/MADatNLO.HwU /home/marcozaro/MadGraph/3.0.4-sudakov/pp_wz_qedsdk/SubProcesses/P0_dxu_wpz/all_G1_62/MADatNLO.HwU /home/marcozaro/MadGraph/3.0.4-sudakov/pp_wz_qedsdk/SubProcesses/P0_dxu_wpz/all_G1_259/MADatNLO.HwU /home/marcozaro/MadGraph/3.0.4-sudakov/pp_wz_qedsdk/SubProcesses/P0_dxu_wpz/all_G1_108/MADatNLO.HwU /home/marcozaro/MadGraph/3.0.4-sudakov/pp_wz_qedsdk/SubProcesses/P0_dxu_wpz/all_G1_140/MADatNLO.HwU /home/marcozaro/MadGraph/3.0.4-sudakov/pp_wz_qedsdk/SubProcesses/P0_dxu_wpz/all_G1_254/MADatNLO.HwU /home/marcozaro/MadGraph/3.0.4-sudakov/pp_wz_qedsdk/SubProcesses/P0_dxu_wpz/all_G1_4/MADatNLO.HwU /home/marcozaro/MadGraph/3.0.4-sudakov/pp_wz_qedsdk/SubProcesses/P0_dxu_wpz/all_G1_253/MADatNLO.HwU /home/marcozaro/MadGraph/3.0.4-sudakov/pp_wz_qedsdk/SubProcesses/P0_dxu_wpz/all_G1_126/MADatNLO.HwU /home/marcozaro/MadGraph/3.0.4-sudakov/pp_wz_qedsdk/SubProcesses/P0_dxu_wpz/all_G1_155/MADatNLO.HwU /home/marcozaro/MadGraph/3.0.4-sudakov/pp_wz_qedsdk/SubProcesses/P0_dxu_wpz/all_G1_179/MADatNLO.HwU /home/marcozaro/MadGraph/3.0.4-sudakov/pp_wz_qedsdk/SubProcesses/P0_dxu_wpz/all_G1_205/MADatNLO.HwU /home/marcozaro/MadGraph/3.0.4-sudakov/pp_wz_qedsdk/SubProcesses/P0_dxu_wpz/all_G1_79/MADatNLO.HwU /home/marcozaro/MadGraph/3.0.4-sudakov/pp_wz_qedsdk/SubProcesses/P0_dxu_wpz/all_G1_168/MADatNLO.HwU /home/marcozaro/MadGraph/3.0.4-sudakov/pp_wz_qedsdk/SubProcesses/P0_dxu_wpz/all_G1_270/MADatNLO.HwU /home/marcozaro/MadGraph/3.0.4-sudakov/pp_wz_qedsdk/SubProcesses/P0_dxu_wpz/all_G1_192/MADatNLO.HwU /home/marcozaro/MadGraph/3.0.4-sudakov/pp_wz_qedsdk/SubProcesses/P0_dxu_wpz/all_G1_53/MADatNLO.HwU /home/marcozaro/MadGraph/3.0.4-sudakov/pp_wz_qedsdk/SubProcesses/P0_dxu_wpz/all_G1_217/MADatNLO.HwU /home/marcozaro/MadGraph/3.0.4-sudakov/pp_wz_qedsdk/SubProcesses/P0_dxu_wpz/all_G1_33/MADatNLO.HwU /home/marcozaro/MadGraph/3.0.4-sudakov/pp_wz_qedsdk/SubProcesses/P0_dxu_wpz/all_G1_207/MADatNLO.HwU /home/marcozaro/MadGraph/3.0.4-sudakov/pp_wz_qedsdk/SubProcesses/P0_dxu_wpz/all_G1_56/MADatNLO.HwU /home/marcozaro/MadGraph/3.0.4-sudakov/pp_wz_qedsdk/SubProcesses/P0_dxu_wpz/all_G1_157/MADatNLO.HwU /home/marcozaro/MadGraph/3.0.4-sudakov/pp_wz_qedsdk/SubProcesses/P0_dxu_wpz/all_G1_227/MADatNLO.HwU /home/marcozaro/MadGraph/3.0.4-sudakov/pp_wz_qedsdk/SubProcesses/P0_dxu_wpz/all_G1_149/MADatNLO.HwU --out=/home/marcozaro/MadGraph/3.0.4-sudakov/pp_wz_qedsdk/Events/run_NLO-sudmode1/MADatNLO --gnuplot --band=[] --lhapdf-config=lhapdf-config --sum --keep_all_weights --no_open
reset

set lmargin 10
set rmargin 0
set terminal postscript portrait enhanced color "Helvetica" 9 
# The pdf terminal offers transparency support, but you will have to adapt things a bit
#set terminal pdf enhanced font "Helvetica 12" lw 1.0 dashed size 29.7cm, 21cm
set key font ",9"
set key samplen "2"
set output "MADatNLO.ps"

# This is the "PODO" color palette of gnuplot v.5, but with the order
# changed: palette of colors selected to be easily distinguishable by
# color-blind individuals with either protanopia or deuteranopia. Bang
# Wong [2011] Nature Methods 8, 441.

set style line   1 lt 1 lc rgb "#009e73" lw 1.3
set style line 101 lt 1 lc rgb "#009e73" lw 1.3 dt (6,3)
set style line  11 lt 2 lc rgb "#009e73" lw 1.3 dt (6,3)
set style line  21 lt 4 lc rgb "#009e73" lw 1.3 dt (3,2)
set style line  31 lt 6 lc rgb "#009e73" lw 1.3 dt (2,1)
set style line  41 lt 8 lc rgb "#009e73" lw 1.3 dt (4,3)

set style line   2 lt 1 lc rgb "#0072b2" lw 1.3
set style line 102 lt 1 lc rgb "#0072b2" lw 1.3 dt (6,3)
set style line  12 lt 2 lc rgb "#0072b2" lw 1.3 dt (6,3)
set style line  22 lt 4 lc rgb "#0072b2" lw 1.3 dt (3,2)
set style line  32 lt 6 lc rgb "#0072b2" lw 1.3 dt (2,1)
set style line  42 lt 8 lc rgb "#0072b2" lw 1.3 dt (4,3)

set style line   3 lt 1 lc rgb "#d55e00" lw 1.3
set style line 103 lt 1 lc rgb "#d55e00" lw 1.3 dt (6,3)
set style line  13 lt 2 lc rgb "#d55e00" lw 1.3 dt (6,3)
set style line  23 lt 4 lc rgb "#d55e00" lw 1.3 dt (3,2)
set style line  33 lt 6 lc rgb "#d55e00" lw 1.3 dt (2,1)
set style line  43 lt 8 lc rgb "#d55e00" lw 1.3 dt (4,3)

set style line   4 lt 1 lc rgb "#f0e442" lw 1.3
set style line 104 lt 1 lc rgb "#f0e442" lw 1.3 dt (6,3)
set style line  14 lt 2 lc rgb "#f0e442" lw 1.3 dt (6,3)
set style line  24 lt 4 lc rgb "#f0e442" lw 1.3 dt (3,2)
set style line  34 lt 6 lc rgb "#f0e442" lw 1.3 dt (2,1)
set style line  44 lt 8 lc rgb "#f0e442" lw 1.3 dt (4,3)

set style line   5 lt 1 lc rgb "#56b4e9" lw 1.3
set style line 105 lt 1 lc rgb "#56b4e9" lw 1.3 dt (6,3)
set style line  15 lt 2 lc rgb "#56b4e9" lw 1.3 dt (6,3)
set style line  25 lt 4 lc rgb "#56b4e9" lw 1.3 dt (3,2)
set style line  35 lt 6 lc rgb "#56b4e9" lw 1.3 dt (2,1)
set style line  45 lt 8 lc rgb "#56b4e9" lw 1.3 dt (4,3)

set style line   6 lt 1 lc rgb "#cc79a7" lw 1.3
set style line 106 lt 1 lc rgb "#cc79a7" lw 1.3 dt (6,3)
set style line  16 lt 2 lc rgb "#cc79a7" lw 1.3 dt (6,3)
set style line  26 lt 4 lc rgb "#cc79a7" lw 1.3 dt (3,2)
set style line  36 lt 6 lc rgb "#cc79a7" lw 1.3 dt (2,1)
set style line  46 lt 8 lc rgb "#cc79a7" lw 1.3 dt (4,3)

set style line   7 lt 1 lc rgb "#e69f00" lw 1.3
set style line 107 lt 1 lc rgb "#e69f00" lw 1.3 dt (6,3)
set style line  17 lt 2 lc rgb "#e69f00" lw 1.3 dt (6,3)
set style line  27 lt 4 lc rgb "#e69f00" lw 1.3 dt (3,2)
set style line  37 lt 6 lc rgb "#e69f00" lw 1.3 dt (2,1)
set style line  47 lt 8 lc rgb "#e69f00" lw 1.3 dt (4,3)

set style line   8 lt 1 lc rgb "black" lw 1.3
set style line 108 lt 1 lc rgb "black" lw 1.3 dt (6,3)
set style line  18 lt 2 lc rgb "black" lw 1.3 dt (6,3)
set style line  28 lt 4 lc rgb "black" lw 1.3 dt (3,2)
set style line  38 lt 6 lc rgb "black" lw 1.3 dt (2,1)
set style line  48 lt 8 lc rgb "black" lw 1.3 dt (4,3)


set style line 999 lt 1 lc rgb "gray" lw 1.3

safe(x,y,a) = (y == 0.0 ? a : x/y)

set style data histeps
set key invert



################################################################################
### Rendering of the plot titled 'total rate'
################################################################################

set multiplot
set label "total rate" font ",13" at graph 0.04, graph 1.05
set xrange [5.0000e-01:1.5000e+00]
set bmargin 0 
set tmargin 0
set xtics nomirror
set ytics nomirror
set mytics 10
set xtics auto
set key horizontal noreverse maxcols 1 width -4 
set label front 'MadGraph5\_aMC\@NLO' font "Courier,11" rotate by 90 at graph 1.02, graph 0.04

#-- rendering subhistograms 'LO|#1 and NLOQED|#1 results'

set format y '10^{%T}'
set yrange [1.3921e-03:3.0677e-02]
set origin 0.0000e+00, 5.0000e-01
set size 1.0000e+00, 4.0000e-01
set mytics 10
set ytics auto
set format x ''
set logscale y
set ylabel "{/Symbol s} per bin [pb]"

plot \
sqrt(-1) ls 16 title 'NLOQ2J|#1, scale variation',\
sqrt(-1) ls 15 title 'NLOQ2J|#1, scale variation',\
sqrt(-1) ls 14 title 'NLOQJV|#1, scale variation',\
sqrt(-1) ls 13 title 'SDK|#1, scale variation',\
sqrt(-1) ls 12 title 'NLOQED|#1, scale variation',\
sqrt(-1) ls 11 title 'LO|#1, scale variation',\
'MADatNLO.HwU' index 5 using (($1+$2)/2):($3 >= 0 ? sqrt(-1) : abs($3)):4 w yerrorbar ls 106 title '',\
'MADatNLO.HwU' index 5 using (($1+$2)/2):($3 >= 0 ? sqrt(-1) : abs($3)) ls 106 title '',\
'MADatNLO.HwU' index 5 using (($1+$2)/2):($3 < 0 ? sqrt(-1) : $3):4 w yerrorbar ls 6 title '',\
'MADatNLO.HwU' index 5 using (($1+$2)/2):($3 < 0 ? sqrt(-1) : $3) ls 6 title 'NLOQ2J|#1, central value, dynamical\_scale\_choice=-1',\
'MADatNLO.HwU' index 4 using (($1+$2)/2):($3 >= 0 ? sqrt(-1) : abs($3)):4 w yerrorbar ls 105 title '',\
'MADatNLO.HwU' index 4 using (($1+$2)/2):($3 >= 0 ? sqrt(-1) : abs($3)) ls 105 title '',\
'MADatNLO.HwU' index 4 using (($1+$2)/2):($3 < 0 ? sqrt(-1) : $3):4 w yerrorbar ls 5 title '',\
'MADatNLO.HwU' index 4 using (($1+$2)/2):($3 < 0 ? sqrt(-1) : $3) ls 5 title 'NLOQ2J|#1, central value, dynamical\_scale\_choice=-1',\
'MADatNLO.HwU' index 3 using (($1+$2)/2):($3 >= 0 ? sqrt(-1) : abs($3)):4 w yerrorbar ls 104 title '',\
'MADatNLO.HwU' index 3 using (($1+$2)/2):($3 >= 0 ? sqrt(-1) : abs($3)) ls 104 title '',\
'MADatNLO.HwU' index 3 using (($1+$2)/2):($3 < 0 ? sqrt(-1) : $3):4 w yerrorbar ls 4 title '',\
'MADatNLO.HwU' index 3 using (($1+$2)/2):($3 < 0 ? sqrt(-1) : $3) ls 4 title 'NLOQJV|#1, central value, dynamical\_scale\_choice=-1',\
'MADatNLO.HwU' index 2 using (($1+$2)/2):($3 >= 0 ? sqrt(-1) : abs($3)):4 w yerrorbar ls 103 title '',\
'MADatNLO.HwU' index 2 using (($1+$2)/2):($3 >= 0 ? sqrt(-1) : abs($3)) ls 103 title '',\
'MADatNLO.HwU' index 2 using (($1+$2)/2):($3 < 0 ? sqrt(-1) : $3):4 w yerrorbar ls 3 title '',\
'MADatNLO.HwU' index 2 using (($1+$2)/2):($3 < 0 ? sqrt(-1) : $3) ls 3 title 'SDK|#1, central value, dynamical\_scale\_choice=-1',\
'MADatNLO.HwU' index 1 using (($1+$2)/2):($3 >= 0 ? sqrt(-1) : abs($3)):4 w yerrorbar ls 102 title '',\
'MADatNLO.HwU' index 1 using (($1+$2)/2):($3 >= 0 ? sqrt(-1) : abs($3)) ls 102 title '',\
'MADatNLO.HwU' index 1 using (($1+$2)/2):($3 < 0 ? sqrt(-1) : $3):4 w yerrorbar ls 2 title '',\
'MADatNLO.HwU' index 1 using (($1+$2)/2):($3 < 0 ? sqrt(-1) : $3) ls 2 title 'NLOQED|#1, central value, dynamical\_scale\_choice=-1',\
'MADatNLO.HwU' index 0 using (($1+$2)/2):($3 >= 0 ? sqrt(-1) : abs($3)):4 w yerrorbar ls 101 title '',\
'MADatNLO.HwU' index 0 using (($1+$2)/2):($3 >= 0 ? sqrt(-1) : abs($3)) ls 101 title '',\
'MADatNLO.HwU' index 0 using (($1+$2)/2):($3 < 0 ? sqrt(-1) : $3):4 w yerrorbar ls 1 title '',\
'MADatNLO.HwU' index 0 using (($1+$2)/2):($3 < 0 ? sqrt(-1) : $3) ls 1 title 'LO|#1, central value, dynamical\_scale\_choice=-1'
#-- rendering subhistograms 'Relative scale and PDF uncertainty'
unset label
unset format
set yrange [-1.1193e-01:1.1654e-01]
set origin 0.0000e+00, 3.5000e-01
set size 1.0000e+00, 1.5000e-01
set mytics 2
set ytics auto
set format x ''
unset logscale y
set ylabel "LO|#1 rel.unc."
set label "Relative uncertainties w.r.t. central values" font ",9" front at graph 0.03, graph 0.13
plot \
'MADatNLO.HwU' index 5 using (($1+$2)/2):(safe($7,$3,1.0)-1.0) ls 16 title '',\
'MADatNLO.HwU' index 5 using (($1+$2)/2):(safe($6,$3,1.0)-1.0) ls 16 title '',\
'MADatNLO.HwU' index 4 using (($1+$2)/2):(safe($7,$3,1.0)-1.0) ls 15 title '',\
'MADatNLO.HwU' index 4 using (($1+$2)/2):(safe($6,$3,1.0)-1.0) ls 15 title '',\
'MADatNLO.HwU' index 3 using (($1+$2)/2):(safe($7,$3,1.0)-1.0) ls 14 title '',\
'MADatNLO.HwU' index 3 using (($1+$2)/2):(safe($6,$3,1.0)-1.0) ls 14 title '',\
'MADatNLO.HwU' index 2 using (($1+$2)/2):(safe($7,$3,1.0)-1.0) ls 13 title '',\
'MADatNLO.HwU' index 2 using (($1+$2)/2):(safe($6,$3,1.0)-1.0) ls 13 title '',\
'MADatNLO.HwU' index 1 using (($1+$2)/2):(safe($7,$3,1.0)-1.0) ls 12 title '',\
'MADatNLO.HwU' index 1 using (($1+$2)/2):(safe($6,$3,1.0)-1.0) ls 12 title '',\
'MADatNLO.HwU' index 0 using (($1+$2)/2):(safe($7,$3,1.0)-1.0) ls 11 title '',\
'MADatNLO.HwU' index 0 using (($1+$2)/2):(safe($6,$3,1.0)-1.0) ls 11 title '',\
0.0 ls 999 title '',\
'MADatNLO.HwU' index 5 using (($1+$2)/2):(0.0):(safe($4,$3,0.0)) w yerrorbar ls 6 title '',\
'MADatNLO.HwU' index 5 using (($1+$2)/2):(safe($5,$3,1.0)-1.0) ls 6 title '',\
'MADatNLO.HwU' index 4 using (($1+$2)/2):(0.0):(safe($4,$3,0.0)) w yerrorbar ls 5 title '',\
'MADatNLO.HwU' index 4 using (($1+$2)/2):(safe($5,$3,1.0)-1.0) ls 5 title '',\
'MADatNLO.HwU' index 3 using (($1+$2)/2):(0.0):(safe($4,$3,0.0)) w yerrorbar ls 4 title '',\
'MADatNLO.HwU' index 3 using (($1+$2)/2):(safe($5,$3,1.0)-1.0) ls 4 title '',\
'MADatNLO.HwU' index 2 using (($1+$2)/2):(0.0):(safe($4,$3,0.0)) w yerrorbar ls 3 title '',\
'MADatNLO.HwU' index 2 using (($1+$2)/2):(safe($5,$3,1.0)-1.0) ls 3 title '',\
'MADatNLO.HwU' index 1 using (($1+$2)/2):(0.0):(safe($4,$3,0.0)) w yerrorbar ls 2 title '',\
'MADatNLO.HwU' index 1 using (($1+$2)/2):(safe($5,$3,1.0)-1.0) ls 2 title '',\
'MADatNLO.HwU' index 0 using (($1+$2)/2):(0.0):(safe($4,$3,0.0)) w yerrorbar ls 1 title '',\
'MADatNLO.HwU' index 0 using (($1+$2)/2):(safe($5,$3,1.0)-1.0) ls 1 title ''
#-- rendering subhistograms '(NLOQED|#1SDK|#1NLOQJV|#1NLOQ2J|#1NLOQ2J|#1)/(LO|#1 central value) ratio'
unset label
unset format
set yrange [-2.0004e-01:9.9941e-01]
set origin 0.0000e+00, 2.0000e-01
set size 1.0000e+00, 1.5000e-01
set mytics 2
set ytics auto
set format x
unset logscale y
set ylabel "ratio w.r.t. LO|#1"
set label "(NLOQED|#1SDK|#1NLOQJV|#1NLOQ2J|#1NLOQ2J|#1)/(LO|#1 central value)" font ",9" at graph 0.03, graph 0.13
plot \
1.0 ls 999 title '',\
'MADatNLO.HwU' index 10 using (($1+$2)/2):7 ls 16 title '',\
'MADatNLO.HwU' index 10 using (($1+$2)/2):6 ls 16 title '',\
'MADatNLO.HwU' index 9 using (($1+$2)/2):7 ls 15 title '',\
'MADatNLO.HwU' index 9 using (($1+$2)/2):6 ls 15 title '',\
'MADatNLO.HwU' index 8 using (($1+$2)/2):7 ls 14 title '',\
'MADatNLO.HwU' index 8 using (($1+$2)/2):6 ls 14 title '',\
'MADatNLO.HwU' index 7 using (($1+$2)/2):7 ls 13 title '',\
'MADatNLO.HwU' index 7 using (($1+$2)/2):6 ls 13 title '',\
'MADatNLO.HwU' index 6 using (($1+$2)/2):7 ls 12 title '',\
'MADatNLO.HwU' index 6 using (($1+$2)/2):6 ls 12 title '',\
'MADatNLO.HwU' index 10 using (($1+$2)/2):5 ls 6 title '',\
'MADatNLO.HwU' index 10 using (($1+$2)/2):3:4 w yerrorbar ls 6 title '',\
'MADatNLO.HwU' index 10 using (($1+$2)/2):3 ls 6 title '',\
'MADatNLO.HwU' index 9 using (($1+$2)/2):5 ls 5 title '',\
'MADatNLO.HwU' index 9 using (($1+$2)/2):3:4 w yerrorbar ls 5 title '',\
'MADatNLO.HwU' index 9 using (($1+$2)/2):3 ls 5 title '',\
'MADatNLO.HwU' index 8 using (($1+$2)/2):5 ls 4 title '',\
'MADatNLO.HwU' index 8 using (($1+$2)/2):3:4 w yerrorbar ls 4 title '',\
'MADatNLO.HwU' index 8 using (($1+$2)/2):3 ls 4 title '',\
'MADatNLO.HwU' index 7 using (($1+$2)/2):5 ls 3 title '',\
'MADatNLO.HwU' index 7 using (($1+$2)/2):3:4 w yerrorbar ls 3 title '',\
'MADatNLO.HwU' index 7 using (($1+$2)/2):3 ls 3 title '',\
'MADatNLO.HwU' index 6 using (($1+$2)/2):5 ls 2 title '',\
'MADatNLO.HwU' index 6 using (($1+$2)/2):3:4 w yerrorbar ls 2 title '',\
'MADatNLO.HwU' index 6 using (($1+$2)/2):3 ls 2 title ''

unset label

################################################################################

################################################################################
### Rendering of the plot titled 'w rap'
################################################################################

set multiplot
set label "w rap" font ",13" at graph 0.04, graph 1.05
set xrange [-3.2000e+00:3.2000e+00]
set bmargin 0 
set tmargin 0
set xtics nomirror
set ytics nomirror
set mytics 10
set xtics auto
set key horizontal noreverse maxcols 1 width -4 
set label front 'MadGraph5\_aMC\@NLO' font "Courier,11" rotate by 90 at graph 1.02, graph 0.04

#-- rendering subhistograms 'LO|#1 and NLOQED|#1 results'

set format y '10^{%T}'
set yrange [1.4958e-12:1.8533e-03]
set origin 0.0000e+00, 5.0000e-01
set size 1.0000e+00, 4.0000e-01
set mytics 10
set ytics auto
set format x ''
set logscale y
set ylabel "{/Symbol s} per bin [pb]"

plot \
sqrt(-1) ls 16 title 'NLOQ2J|#1, scale variation',\
sqrt(-1) ls 15 title 'NLOQ2J|#1, scale variation',\
sqrt(-1) ls 14 title 'NLOQJV|#1, scale variation',\
sqrt(-1) ls 13 title 'SDK|#1, scale variation',\
sqrt(-1) ls 12 title 'NLOQED|#1, scale variation',\
sqrt(-1) ls 11 title 'LO|#1, scale variation',\
'MADatNLO.HwU' index 16 using (($1+$2)/2):($3 >= 0 ? sqrt(-1) : abs($3)):4 w yerrorbar ls 106 title '',\
'MADatNLO.HwU' index 16 using (($1+$2)/2):($3 >= 0 ? sqrt(-1) : abs($3)) ls 106 title '',\
'MADatNLO.HwU' index 16 using (($1+$2)/2):($3 < 0 ? sqrt(-1) : $3):4 w yerrorbar ls 6 title '',\
'MADatNLO.HwU' index 16 using (($1+$2)/2):($3 < 0 ? sqrt(-1) : $3) ls 6 title 'NLOQ2J|#1, central value, dynamical\_scale\_choice=-1',\
'MADatNLO.HwU' index 15 using (($1+$2)/2):($3 >= 0 ? sqrt(-1) : abs($3)):4 w yerrorbar ls 105 title '',\
'MADatNLO.HwU' index 15 using (($1+$2)/2):($3 >= 0 ? sqrt(-1) : abs($3)) ls 105 title '',\
'MADatNLO.HwU' index 15 using (($1+$2)/2):($3 < 0 ? sqrt(-1) : $3):4 w yerrorbar ls 5 title '',\
'MADatNLO.HwU' index 15 using (($1+$2)/2):($3 < 0 ? sqrt(-1) : $3) ls 5 title 'NLOQ2J|#1, central value, dynamical\_scale\_choice=-1',\
'MADatNLO.HwU' index 14 using (($1+$2)/2):($3 >= 0 ? sqrt(-1) : abs($3)):4 w yerrorbar ls 104 title '',\
'MADatNLO.HwU' index 14 using (($1+$2)/2):($3 >= 0 ? sqrt(-1) : abs($3)) ls 104 title '',\
'MADatNLO.HwU' index 14 using (($1+$2)/2):($3 < 0 ? sqrt(-1) : $3):4 w yerrorbar ls 4 title '',\
'MADatNLO.HwU' index 14 using (($1+$2)/2):($3 < 0 ? sqrt(-1) : $3) ls 4 title 'NLOQJV|#1, central value, dynamical\_scale\_choice=-1',\
'MADatNLO.HwU' index 13 using (($1+$2)/2):($3 >= 0 ? sqrt(-1) : abs($3)):4 w yerrorbar ls 103 title '',\
'MADatNLO.HwU' index 13 using (($1+$2)/2):($3 >= 0 ? sqrt(-1) : abs($3)) ls 103 title '',\
'MADatNLO.HwU' index 13 using (($1+$2)/2):($3 < 0 ? sqrt(-1) : $3):4 w yerrorbar ls 3 title '',\
'MADatNLO.HwU' index 13 using (($1+$2)/2):($3 < 0 ? sqrt(-1) : $3) ls 3 title 'SDK|#1, central value, dynamical\_scale\_choice=-1',\
'MADatNLO.HwU' index 12 using (($1+$2)/2):($3 >= 0 ? sqrt(-1) : abs($3)):4 w yerrorbar ls 102 title '',\
'MADatNLO.HwU' index 12 using (($1+$2)/2):($3 >= 0 ? sqrt(-1) : abs($3)) ls 102 title '',\
'MADatNLO.HwU' index 12 using (($1+$2)/2):($3 < 0 ? sqrt(-1) : $3):4 w yerrorbar ls 2 title '',\
'MADatNLO.HwU' index 12 using (($1+$2)/2):($3 < 0 ? sqrt(-1) : $3) ls 2 title 'NLOQED|#1, central value, dynamical\_scale\_choice=-1',\
'MADatNLO.HwU' index 11 using (($1+$2)/2):($3 >= 0 ? sqrt(-1) : abs($3)):4 w yerrorbar ls 101 title '',\
'MADatNLO.HwU' index 11 using (($1+$2)/2):($3 >= 0 ? sqrt(-1) : abs($3)) ls 101 title '',\
'MADatNLO.HwU' index 11 using (($1+$2)/2):($3 < 0 ? sqrt(-1) : $3):4 w yerrorbar ls 1 title '',\
'MADatNLO.HwU' index 11 using (($1+$2)/2):($3 < 0 ? sqrt(-1) : $3) ls 1 title 'LO|#1, central value, dynamical\_scale\_choice=-1'
#-- rendering subhistograms 'Relative scale and PDF uncertainty'
unset label
unset format
set yrange [-1.3608e-01:1.4402e-01]
set origin 0.0000e+00, 3.5000e-01
set size 1.0000e+00, 1.5000e-01
set mytics 2
set ytics auto
set format x ''
unset logscale y
set ylabel "LO|#1 rel.unc."
set label "Relative uncertainties w.r.t. central values" font ",9" front at graph 0.03, graph 0.13
plot \
'MADatNLO.HwU' index 16 using (($1+$2)/2):(safe($7,$3,1.0)-1.0) ls 16 title '',\
'MADatNLO.HwU' index 16 using (($1+$2)/2):(safe($6,$3,1.0)-1.0) ls 16 title '',\
'MADatNLO.HwU' index 15 using (($1+$2)/2):(safe($7,$3,1.0)-1.0) ls 15 title '',\
'MADatNLO.HwU' index 15 using (($1+$2)/2):(safe($6,$3,1.0)-1.0) ls 15 title '',\
'MADatNLO.HwU' index 14 using (($1+$2)/2):(safe($7,$3,1.0)-1.0) ls 14 title '',\
'MADatNLO.HwU' index 14 using (($1+$2)/2):(safe($6,$3,1.0)-1.0) ls 14 title '',\
'MADatNLO.HwU' index 13 using (($1+$2)/2):(safe($7,$3,1.0)-1.0) ls 13 title '',\
'MADatNLO.HwU' index 13 using (($1+$2)/2):(safe($6,$3,1.0)-1.0) ls 13 title '',\
'MADatNLO.HwU' index 12 using (($1+$2)/2):(safe($7,$3,1.0)-1.0) ls 12 title '',\
'MADatNLO.HwU' index 12 using (($1+$2)/2):(safe($6,$3,1.0)-1.0) ls 12 title '',\
'MADatNLO.HwU' index 11 using (($1+$2)/2):(safe($7,$3,1.0)-1.0) ls 11 title '',\
'MADatNLO.HwU' index 11 using (($1+$2)/2):(safe($6,$3,1.0)-1.0) ls 11 title '',\
0.0 ls 999 title '',\
'MADatNLO.HwU' index 16 using (($1+$2)/2):(0.0):(safe($4,$3,0.0)) w yerrorbar ls 6 title '',\
'MADatNLO.HwU' index 16 using (($1+$2)/2):(safe($5,$3,1.0)-1.0) ls 6 title '',\
'MADatNLO.HwU' index 15 using (($1+$2)/2):(0.0):(safe($4,$3,0.0)) w yerrorbar ls 5 title '',\
'MADatNLO.HwU' index 15 using (($1+$2)/2):(safe($5,$3,1.0)-1.0) ls 5 title '',\
'MADatNLO.HwU' index 14 using (($1+$2)/2):(0.0):(safe($4,$3,0.0)) w yerrorbar ls 4 title '',\
'MADatNLO.HwU' index 14 using (($1+$2)/2):(safe($5,$3,1.0)-1.0) ls 4 title '',\
'MADatNLO.HwU' index 13 using (($1+$2)/2):(0.0):(safe($4,$3,0.0)) w yerrorbar ls 3 title '',\
'MADatNLO.HwU' index 13 using (($1+$2)/2):(safe($5,$3,1.0)-1.0) ls 3 title '',\
'MADatNLO.HwU' index 12 using (($1+$2)/2):(0.0):(safe($4,$3,0.0)) w yerrorbar ls 2 title '',\
'MADatNLO.HwU' index 12 using (($1+$2)/2):(safe($5,$3,1.0)-1.0) ls 2 title '',\
'MADatNLO.HwU' index 11 using (($1+$2)/2):(0.0):(safe($4,$3,0.0)) w yerrorbar ls 1 title '',\
'MADatNLO.HwU' index 11 using (($1+$2)/2):(safe($5,$3,1.0)-1.0) ls 1 title ''
#-- rendering subhistograms '(NLOQED|#1SDK|#1NLOQJV|#1NLOQ2J|#1NLOQ2J|#1)/(LO|#1 central value) ratio'
unset label
unset format
set yrange [-2.4712e-01:1.1010e+00]
set origin 0.0000e+00, 2.0000e-01
set size 1.0000e+00, 1.5000e-01
set mytics 2
set ytics auto
set format x
unset logscale y
set ylabel "ratio w.r.t. LO|#1"
set label "(NLOQED|#1SDK|#1NLOQJV|#1NLOQ2J|#1NLOQ2J|#1)/(LO|#1 central value)" font ",9" at graph 0.03, graph 0.13
plot \
1.0 ls 999 title '',\
'MADatNLO.HwU' index 21 using (($1+$2)/2):7 ls 16 title '',\
'MADatNLO.HwU' index 21 using (($1+$2)/2):6 ls 16 title '',\
'MADatNLO.HwU' index 20 using (($1+$2)/2):7 ls 15 title '',\
'MADatNLO.HwU' index 20 using (($1+$2)/2):6 ls 15 title '',\
'MADatNLO.HwU' index 19 using (($1+$2)/2):7 ls 14 title '',\
'MADatNLO.HwU' index 19 using (($1+$2)/2):6 ls 14 title '',\
'MADatNLO.HwU' index 18 using (($1+$2)/2):7 ls 13 title '',\
'MADatNLO.HwU' index 18 using (($1+$2)/2):6 ls 13 title '',\
'MADatNLO.HwU' index 17 using (($1+$2)/2):7 ls 12 title '',\
'MADatNLO.HwU' index 17 using (($1+$2)/2):6 ls 12 title '',\
'MADatNLO.HwU' index 21 using (($1+$2)/2):5 ls 6 title '',\
'MADatNLO.HwU' index 21 using (($1+$2)/2):3:4 w yerrorbar ls 6 title '',\
'MADatNLO.HwU' index 21 using (($1+$2)/2):3 ls 6 title '',\
'MADatNLO.HwU' index 20 using (($1+$2)/2):5 ls 5 title '',\
'MADatNLO.HwU' index 20 using (($1+$2)/2):3:4 w yerrorbar ls 5 title '',\
'MADatNLO.HwU' index 20 using (($1+$2)/2):3 ls 5 title '',\
'MADatNLO.HwU' index 19 using (($1+$2)/2):5 ls 4 title '',\
'MADatNLO.HwU' index 19 using (($1+$2)/2):3:4 w yerrorbar ls 4 title '',\
'MADatNLO.HwU' index 19 using (($1+$2)/2):3 ls 4 title '',\
'MADatNLO.HwU' index 18 using (($1+$2)/2):5 ls 3 title '',\
'MADatNLO.HwU' index 18 using (($1+$2)/2):3:4 w yerrorbar ls 3 title '',\
'MADatNLO.HwU' index 18 using (($1+$2)/2):3 ls 3 title '',\
'MADatNLO.HwU' index 17 using (($1+$2)/2):5 ls 2 title '',\
'MADatNLO.HwU' index 17 using (($1+$2)/2):3:4 w yerrorbar ls 2 title '',\
'MADatNLO.HwU' index 17 using (($1+$2)/2):3 ls 2 title ''

unset label

################################################################################

################################################################################
### Rendering of the plot titled 'z rap'
################################################################################

set multiplot
set label "z rap" font ",13" at graph 0.04, graph 1.05
set xrange [-3.2000e+00:3.2000e+00]
set bmargin 0 
set tmargin 0
set xtics nomirror
set ytics nomirror
set mytics 10
set xtics auto
set key horizontal noreverse maxcols 1 width -4 
set label front 'MadGraph5\_aMC\@NLO' font "Courier,11" rotate by 90 at graph 1.02, graph 0.04

#-- rendering subhistograms 'LO|#1 and NLOQED|#1 results'

set format y '10^{%T}'
set yrange [3.2218e-13:2.4387e-03]
set origin 0.0000e+00, 5.0000e-01
set size 1.0000e+00, 4.0000e-01
set mytics 10
set ytics auto
set format x ''
set logscale y
set ylabel "{/Symbol s} per bin [pb]"

plot \
sqrt(-1) ls 16 title 'NLOQ2J|#1, scale variation',\
sqrt(-1) ls 15 title 'NLOQ2J|#1, scale variation',\
sqrt(-1) ls 14 title 'NLOQJV|#1, scale variation',\
sqrt(-1) ls 13 title 'SDK|#1, scale variation',\
sqrt(-1) ls 12 title 'NLOQED|#1, scale variation',\
sqrt(-1) ls 11 title 'LO|#1, scale variation',\
'MADatNLO.HwU' index 27 using (($1+$2)/2):($3 >= 0 ? sqrt(-1) : abs($3)):4 w yerrorbar ls 106 title '',\
'MADatNLO.HwU' index 27 using (($1+$2)/2):($3 >= 0 ? sqrt(-1) : abs($3)) ls 106 title '',\
'MADatNLO.HwU' index 27 using (($1+$2)/2):($3 < 0 ? sqrt(-1) : $3):4 w yerrorbar ls 6 title '',\
'MADatNLO.HwU' index 27 using (($1+$2)/2):($3 < 0 ? sqrt(-1) : $3) ls 6 title 'NLOQ2J|#1, central value, dynamical\_scale\_choice=-1',\
'MADatNLO.HwU' index 26 using (($1+$2)/2):($3 >= 0 ? sqrt(-1) : abs($3)):4 w yerrorbar ls 105 title '',\
'MADatNLO.HwU' index 26 using (($1+$2)/2):($3 >= 0 ? sqrt(-1) : abs($3)) ls 105 title '',\
'MADatNLO.HwU' index 26 using (($1+$2)/2):($3 < 0 ? sqrt(-1) : $3):4 w yerrorbar ls 5 title '',\
'MADatNLO.HwU' index 26 using (($1+$2)/2):($3 < 0 ? sqrt(-1) : $3) ls 5 title 'NLOQ2J|#1, central value, dynamical\_scale\_choice=-1',\
'MADatNLO.HwU' index 25 using (($1+$2)/2):($3 >= 0 ? sqrt(-1) : abs($3)):4 w yerrorbar ls 104 title '',\
'MADatNLO.HwU' index 25 using (($1+$2)/2):($3 >= 0 ? sqrt(-1) : abs($3)) ls 104 title '',\
'MADatNLO.HwU' index 25 using (($1+$2)/2):($3 < 0 ? sqrt(-1) : $3):4 w yerrorbar ls 4 title '',\
'MADatNLO.HwU' index 25 using (($1+$2)/2):($3 < 0 ? sqrt(-1) : $3) ls 4 title 'NLOQJV|#1, central value, dynamical\_scale\_choice=-1',\
'MADatNLO.HwU' index 24 using (($1+$2)/2):($3 >= 0 ? sqrt(-1) : abs($3)):4 w yerrorbar ls 103 title '',\
'MADatNLO.HwU' index 24 using (($1+$2)/2):($3 >= 0 ? sqrt(-1) : abs($3)) ls 103 title '',\
'MADatNLO.HwU' index 24 using (($1+$2)/2):($3 < 0 ? sqrt(-1) : $3):4 w yerrorbar ls 3 title '',\
'MADatNLO.HwU' index 24 using (($1+$2)/2):($3 < 0 ? sqrt(-1) : $3) ls 3 title 'SDK|#1, central value, dynamical\_scale\_choice=-1',\
'MADatNLO.HwU' index 23 using (($1+$2)/2):($3 >= 0 ? sqrt(-1) : abs($3)):4 w yerrorbar ls 102 title '',\
'MADatNLO.HwU' index 23 using (($1+$2)/2):($3 >= 0 ? sqrt(-1) : abs($3)) ls 102 title '',\
'MADatNLO.HwU' index 23 using (($1+$2)/2):($3 < 0 ? sqrt(-1) : $3):4 w yerrorbar ls 2 title '',\
'MADatNLO.HwU' index 23 using (($1+$2)/2):($3 < 0 ? sqrt(-1) : $3) ls 2 title 'NLOQED|#1, central value, dynamical\_scale\_choice=-1',\
'MADatNLO.HwU' index 22 using (($1+$2)/2):($3 >= 0 ? sqrt(-1) : abs($3)):4 w yerrorbar ls 101 title '',\
'MADatNLO.HwU' index 22 using (($1+$2)/2):($3 >= 0 ? sqrt(-1) : abs($3)) ls 101 title '',\
'MADatNLO.HwU' index 22 using (($1+$2)/2):($3 < 0 ? sqrt(-1) : $3):4 w yerrorbar ls 1 title '',\
'MADatNLO.HwU' index 22 using (($1+$2)/2):($3 < 0 ? sqrt(-1) : $3) ls 1 title 'LO|#1, central value, dynamical\_scale\_choice=-1'
#-- rendering subhistograms 'Relative scale and PDF uncertainty'
unset label
unset format
set yrange [-1.3610e-01:1.4137e-01]
set origin 0.0000e+00, 3.5000e-01
set size 1.0000e+00, 1.5000e-01
set mytics 2
set ytics auto
set format x ''
unset logscale y
set ylabel "LO|#1 rel.unc."
set label "Relative uncertainties w.r.t. central values" font ",9" front at graph 0.03, graph 0.13
plot \
'MADatNLO.HwU' index 27 using (($1+$2)/2):(safe($7,$3,1.0)-1.0) ls 16 title '',\
'MADatNLO.HwU' index 27 using (($1+$2)/2):(safe($6,$3,1.0)-1.0) ls 16 title '',\
'MADatNLO.HwU' index 26 using (($1+$2)/2):(safe($7,$3,1.0)-1.0) ls 15 title '',\
'MADatNLO.HwU' index 26 using (($1+$2)/2):(safe($6,$3,1.0)-1.0) ls 15 title '',\
'MADatNLO.HwU' index 25 using (($1+$2)/2):(safe($7,$3,1.0)-1.0) ls 14 title '',\
'MADatNLO.HwU' index 25 using (($1+$2)/2):(safe($6,$3,1.0)-1.0) ls 14 title '',\
'MADatNLO.HwU' index 24 using (($1+$2)/2):(safe($7,$3,1.0)-1.0) ls 13 title '',\
'MADatNLO.HwU' index 24 using (($1+$2)/2):(safe($6,$3,1.0)-1.0) ls 13 title '',\
'MADatNLO.HwU' index 23 using (($1+$2)/2):(safe($7,$3,1.0)-1.0) ls 12 title '',\
'MADatNLO.HwU' index 23 using (($1+$2)/2):(safe($6,$3,1.0)-1.0) ls 12 title '',\
'MADatNLO.HwU' index 22 using (($1+$2)/2):(safe($7,$3,1.0)-1.0) ls 11 title '',\
'MADatNLO.HwU' index 22 using (($1+$2)/2):(safe($6,$3,1.0)-1.0) ls 11 title '',\
0.0 ls 999 title '',\
'MADatNLO.HwU' index 27 using (($1+$2)/2):(0.0):(safe($4,$3,0.0)) w yerrorbar ls 6 title '',\
'MADatNLO.HwU' index 27 using (($1+$2)/2):(safe($5,$3,1.0)-1.0) ls 6 title '',\
'MADatNLO.HwU' index 26 using (($1+$2)/2):(0.0):(safe($4,$3,0.0)) w yerrorbar ls 5 title '',\
'MADatNLO.HwU' index 26 using (($1+$2)/2):(safe($5,$3,1.0)-1.0) ls 5 title '',\
'MADatNLO.HwU' index 25 using (($1+$2)/2):(0.0):(safe($4,$3,0.0)) w yerrorbar ls 4 title '',\
'MADatNLO.HwU' index 25 using (($1+$2)/2):(safe($5,$3,1.0)-1.0) ls 4 title '',\
'MADatNLO.HwU' index 24 using (($1+$2)/2):(0.0):(safe($4,$3,0.0)) w yerrorbar ls 3 title '',\
'MADatNLO.HwU' index 24 using (($1+$2)/2):(safe($5,$3,1.0)-1.0) ls 3 title '',\
'MADatNLO.HwU' index 23 using (($1+$2)/2):(0.0):(safe($4,$3,0.0)) w yerrorbar ls 2 title '',\
'MADatNLO.HwU' index 23 using (($1+$2)/2):(safe($5,$3,1.0)-1.0) ls 2 title '',\
'MADatNLO.HwU' index 22 using (($1+$2)/2):(0.0):(safe($4,$3,0.0)) w yerrorbar ls 1 title '',\
'MADatNLO.HwU' index 22 using (($1+$2)/2):(safe($5,$3,1.0)-1.0) ls 1 title ''
#-- rendering subhistograms '(NLOQED|#1SDK|#1NLOQJV|#1NLOQ2J|#1NLOQ2J|#1)/(LO|#1 central value) ratio'
unset label
unset format
set yrange [-2.6876e-01:1.1207e+00]
set origin 0.0000e+00, 2.0000e-01
set size 1.0000e+00, 1.5000e-01
set mytics 2
set ytics auto
set format x
unset logscale y
set ylabel "ratio w.r.t. LO|#1"
set label "(NLOQED|#1SDK|#1NLOQJV|#1NLOQ2J|#1NLOQ2J|#1)/(LO|#1 central value)" font ",9" at graph 0.03, graph 0.13
plot \
1.0 ls 999 title '',\
'MADatNLO.HwU' index 32 using (($1+$2)/2):7 ls 16 title '',\
'MADatNLO.HwU' index 32 using (($1+$2)/2):6 ls 16 title '',\
'MADatNLO.HwU' index 31 using (($1+$2)/2):7 ls 15 title '',\
'MADatNLO.HwU' index 31 using (($1+$2)/2):6 ls 15 title '',\
'MADatNLO.HwU' index 30 using (($1+$2)/2):7 ls 14 title '',\
'MADatNLO.HwU' index 30 using (($1+$2)/2):6 ls 14 title '',\
'MADatNLO.HwU' index 29 using (($1+$2)/2):7 ls 13 title '',\
'MADatNLO.HwU' index 29 using (($1+$2)/2):6 ls 13 title '',\
'MADatNLO.HwU' index 28 using (($1+$2)/2):7 ls 12 title '',\
'MADatNLO.HwU' index 28 using (($1+$2)/2):6 ls 12 title '',\
'MADatNLO.HwU' index 32 using (($1+$2)/2):5 ls 6 title '',\
'MADatNLO.HwU' index 32 using (($1+$2)/2):3:4 w yerrorbar ls 6 title '',\
'MADatNLO.HwU' index 32 using (($1+$2)/2):3 ls 6 title '',\
'MADatNLO.HwU' index 31 using (($1+$2)/2):5 ls 5 title '',\
'MADatNLO.HwU' index 31 using (($1+$2)/2):3:4 w yerrorbar ls 5 title '',\
'MADatNLO.HwU' index 31 using (($1+$2)/2):3 ls 5 title '',\
'MADatNLO.HwU' index 30 using (($1+$2)/2):5 ls 4 title '',\
'MADatNLO.HwU' index 30 using (($1+$2)/2):3:4 w yerrorbar ls 4 title '',\
'MADatNLO.HwU' index 30 using (($1+$2)/2):3 ls 4 title '',\
'MADatNLO.HwU' index 29 using (($1+$2)/2):5 ls 3 title '',\
'MADatNLO.HwU' index 29 using (($1+$2)/2):3:4 w yerrorbar ls 3 title '',\
'MADatNLO.HwU' index 29 using (($1+$2)/2):3 ls 3 title '',\
'MADatNLO.HwU' index 28 using (($1+$2)/2):5 ls 2 title '',\
'MADatNLO.HwU' index 28 using (($1+$2)/2):3:4 w yerrorbar ls 2 title '',\
'MADatNLO.HwU' index 28 using (($1+$2)/2):3 ls 2 title ''

unset label

################################################################################

################################################################################
### Rendering of the plot titled 'w-z pair rap'
################################################################################

set multiplot
set label "w-z pair rap" font ",13" at graph 0.04, graph 1.05
set xrange [-2.4000e+00:2.4000e+00]
set bmargin 0 
set tmargin 0
set xtics nomirror
set ytics nomirror
set mytics 10
set xtics auto
set key horizontal noreverse maxcols 1 width -4 
set label front 'MadGraph5\_aMC\@NLO' font "Courier,11" rotate by 90 at graph 1.02, graph 0.04

#-- rendering subhistograms 'LO|#1 and NLOQED|#1 results'

set format y '10^{%T}'
set yrange [9.4688e-12:1.4161e-03]
set origin 0.0000e+00, 5.0000e-01
set size 1.0000e+00, 4.0000e-01
set mytics 10
set ytics auto
set format x ''
set logscale y
set ylabel "{/Symbol s} per bin [pb]"

plot \
sqrt(-1) ls 16 title 'NLOQ2J|#1, scale variation',\
sqrt(-1) ls 15 title 'NLOQ2J|#1, scale variation',\
sqrt(-1) ls 14 title 'NLOQJV|#1, scale variation',\
sqrt(-1) ls 13 title 'SDK|#1, scale variation',\
sqrt(-1) ls 12 title 'NLOQED|#1, scale variation',\
sqrt(-1) ls 11 title 'LO|#1, scale variation',\
'MADatNLO.HwU' index 38 using (($1+$2)/2):($3 >= 0 ? sqrt(-1) : abs($3)):4 w yerrorbar ls 106 title '',\
'MADatNLO.HwU' index 38 using (($1+$2)/2):($3 >= 0 ? sqrt(-1) : abs($3)) ls 106 title '',\
'MADatNLO.HwU' index 38 using (($1+$2)/2):($3 < 0 ? sqrt(-1) : $3):4 w yerrorbar ls 6 title '',\
'MADatNLO.HwU' index 38 using (($1+$2)/2):($3 < 0 ? sqrt(-1) : $3) ls 6 title 'NLOQ2J|#1, central value, dynamical\_scale\_choice=-1',\
'MADatNLO.HwU' index 37 using (($1+$2)/2):($3 >= 0 ? sqrt(-1) : abs($3)):4 w yerrorbar ls 105 title '',\
'MADatNLO.HwU' index 37 using (($1+$2)/2):($3 >= 0 ? sqrt(-1) : abs($3)) ls 105 title '',\
'MADatNLO.HwU' index 37 using (($1+$2)/2):($3 < 0 ? sqrt(-1) : $3):4 w yerrorbar ls 5 title '',\
'MADatNLO.HwU' index 37 using (($1+$2)/2):($3 < 0 ? sqrt(-1) : $3) ls 5 title 'NLOQ2J|#1, central value, dynamical\_scale\_choice=-1',\
'MADatNLO.HwU' index 36 using (($1+$2)/2):($3 >= 0 ? sqrt(-1) : abs($3)):4 w yerrorbar ls 104 title '',\
'MADatNLO.HwU' index 36 using (($1+$2)/2):($3 >= 0 ? sqrt(-1) : abs($3)) ls 104 title '',\
'MADatNLO.HwU' index 36 using (($1+$2)/2):($3 < 0 ? sqrt(-1) : $3):4 w yerrorbar ls 4 title '',\
'MADatNLO.HwU' index 36 using (($1+$2)/2):($3 < 0 ? sqrt(-1) : $3) ls 4 title 'NLOQJV|#1, central value, dynamical\_scale\_choice=-1',\
'MADatNLO.HwU' index 35 using (($1+$2)/2):($3 >= 0 ? sqrt(-1) : abs($3)):4 w yerrorbar ls 103 title '',\
'MADatNLO.HwU' index 35 using (($1+$2)/2):($3 >= 0 ? sqrt(-1) : abs($3)) ls 103 title '',\
'MADatNLO.HwU' index 35 using (($1+$2)/2):($3 < 0 ? sqrt(-1) : $3):4 w yerrorbar ls 3 title '',\
'MADatNLO.HwU' index 35 using (($1+$2)/2):($3 < 0 ? sqrt(-1) : $3) ls 3 title 'SDK|#1, central value, dynamical\_scale\_choice=-1',\
'MADatNLO.HwU' index 34 using (($1+$2)/2):($3 >= 0 ? sqrt(-1) : abs($3)):4 w yerrorbar ls 102 title '',\
'MADatNLO.HwU' index 34 using (($1+$2)/2):($3 >= 0 ? sqrt(-1) : abs($3)) ls 102 title '',\
'MADatNLO.HwU' index 34 using (($1+$2)/2):($3 < 0 ? sqrt(-1) : $3):4 w yerrorbar ls 2 title '',\
'MADatNLO.HwU' index 34 using (($1+$2)/2):($3 < 0 ? sqrt(-1) : $3) ls 2 title 'NLOQED|#1, central value, dynamical\_scale\_choice=-1',\
'MADatNLO.HwU' index 33 using (($1+$2)/2):($3 >= 0 ? sqrt(-1) : abs($3)):4 w yerrorbar ls 101 title '',\
'MADatNLO.HwU' index 33 using (($1+$2)/2):($3 >= 0 ? sqrt(-1) : abs($3)) ls 101 title '',\
'MADatNLO.HwU' index 33 using (($1+$2)/2):($3 < 0 ? sqrt(-1) : $3):4 w yerrorbar ls 1 title '',\
'MADatNLO.HwU' index 33 using (($1+$2)/2):($3 < 0 ? sqrt(-1) : $3) ls 1 title 'LO|#1, central value, dynamical\_scale\_choice=-1'
#-- rendering subhistograms 'Relative scale and PDF uncertainty'
unset label
unset format
set yrange [-1.3113e-01:1.3792e-01]
set origin 0.0000e+00, 3.5000e-01
set size 1.0000e+00, 1.5000e-01
set mytics 2
set ytics auto
set format x ''
unset logscale y
set ylabel "LO|#1 rel.unc."
set label "Relative uncertainties w.r.t. central values" font ",9" front at graph 0.03, graph 0.13
plot \
'MADatNLO.HwU' index 38 using (($1+$2)/2):(safe($7,$3,1.0)-1.0) ls 16 title '',\
'MADatNLO.HwU' index 38 using (($1+$2)/2):(safe($6,$3,1.0)-1.0) ls 16 title '',\
'MADatNLO.HwU' index 37 using (($1+$2)/2):(safe($7,$3,1.0)-1.0) ls 15 title '',\
'MADatNLO.HwU' index 37 using (($1+$2)/2):(safe($6,$3,1.0)-1.0) ls 15 title '',\
'MADatNLO.HwU' index 36 using (($1+$2)/2):(safe($7,$3,1.0)-1.0) ls 14 title '',\
'MADatNLO.HwU' index 36 using (($1+$2)/2):(safe($6,$3,1.0)-1.0) ls 14 title '',\
'MADatNLO.HwU' index 35 using (($1+$2)/2):(safe($7,$3,1.0)-1.0) ls 13 title '',\
'MADatNLO.HwU' index 35 using (($1+$2)/2):(safe($6,$3,1.0)-1.0) ls 13 title '',\
'MADatNLO.HwU' index 34 using (($1+$2)/2):(safe($7,$3,1.0)-1.0) ls 12 title '',\
'MADatNLO.HwU' index 34 using (($1+$2)/2):(safe($6,$3,1.0)-1.0) ls 12 title '',\
'MADatNLO.HwU' index 33 using (($1+$2)/2):(safe($7,$3,1.0)-1.0) ls 11 title '',\
'MADatNLO.HwU' index 33 using (($1+$2)/2):(safe($6,$3,1.0)-1.0) ls 11 title '',\
0.0 ls 999 title '',\
'MADatNLO.HwU' index 38 using (($1+$2)/2):(0.0):(safe($4,$3,0.0)) w yerrorbar ls 6 title '',\
'MADatNLO.HwU' index 38 using (($1+$2)/2):(safe($5,$3,1.0)-1.0) ls 6 title '',\
'MADatNLO.HwU' index 37 using (($1+$2)/2):(0.0):(safe($4,$3,0.0)) w yerrorbar ls 5 title '',\
'MADatNLO.HwU' index 37 using (($1+$2)/2):(safe($5,$3,1.0)-1.0) ls 5 title '',\
'MADatNLO.HwU' index 36 using (($1+$2)/2):(0.0):(safe($4,$3,0.0)) w yerrorbar ls 4 title '',\
'MADatNLO.HwU' index 36 using (($1+$2)/2):(safe($5,$3,1.0)-1.0) ls 4 title '',\
'MADatNLO.HwU' index 35 using (($1+$2)/2):(0.0):(safe($4,$3,0.0)) w yerrorbar ls 3 title '',\
'MADatNLO.HwU' index 35 using (($1+$2)/2):(safe($5,$3,1.0)-1.0) ls 3 title '',\
'MADatNLO.HwU' index 34 using (($1+$2)/2):(0.0):(safe($4,$3,0.0)) w yerrorbar ls 2 title '',\
'MADatNLO.HwU' index 34 using (($1+$2)/2):(safe($5,$3,1.0)-1.0) ls 2 title '',\
'MADatNLO.HwU' index 33 using (($1+$2)/2):(0.0):(safe($4,$3,0.0)) w yerrorbar ls 1 title '',\
'MADatNLO.HwU' index 33 using (($1+$2)/2):(safe($5,$3,1.0)-1.0) ls 1 title ''
#-- rendering subhistograms '(NLOQED|#1SDK|#1NLOQJV|#1NLOQ2J|#1NLOQ2J|#1)/(LO|#1 central value) ratio'
unset label
unset format
set yrange [-1.1907e+00:1.2390e+00]
set origin 0.0000e+00, 2.0000e-01
set size 1.0000e+00, 1.5000e-01
set mytics 2
set ytics auto
set format x
unset logscale y
set ylabel "ratio w.r.t. LO|#1"
set label "(NLOQED|#1SDK|#1NLOQJV|#1NLOQ2J|#1NLOQ2J|#1)/(LO|#1 central value)" font ",9" at graph 0.03, graph 0.13
plot \
1.0 ls 999 title '',\
'MADatNLO.HwU' index 43 using (($1+$2)/2):7 ls 16 title '',\
'MADatNLO.HwU' index 43 using (($1+$2)/2):6 ls 16 title '',\
'MADatNLO.HwU' index 42 using (($1+$2)/2):7 ls 15 title '',\
'MADatNLO.HwU' index 42 using (($1+$2)/2):6 ls 15 title '',\
'MADatNLO.HwU' index 41 using (($1+$2)/2):7 ls 14 title '',\
'MADatNLO.HwU' index 41 using (($1+$2)/2):6 ls 14 title '',\
'MADatNLO.HwU' index 40 using (($1+$2)/2):7 ls 13 title '',\
'MADatNLO.HwU' index 40 using (($1+$2)/2):6 ls 13 title '',\
'MADatNLO.HwU' index 39 using (($1+$2)/2):7 ls 12 title '',\
'MADatNLO.HwU' index 39 using (($1+$2)/2):6 ls 12 title '',\
'MADatNLO.HwU' index 43 using (($1+$2)/2):5 ls 6 title '',\
'MADatNLO.HwU' index 43 using (($1+$2)/2):3:4 w yerrorbar ls 6 title '',\
'MADatNLO.HwU' index 43 using (($1+$2)/2):3 ls 6 title '',\
'MADatNLO.HwU' index 42 using (($1+$2)/2):5 ls 5 title '',\
'MADatNLO.HwU' index 42 using (($1+$2)/2):3:4 w yerrorbar ls 5 title '',\
'MADatNLO.HwU' index 42 using (($1+$2)/2):3 ls 5 title '',\
'MADatNLO.HwU' index 41 using (($1+$2)/2):5 ls 4 title '',\
'MADatNLO.HwU' index 41 using (($1+$2)/2):3:4 w yerrorbar ls 4 title '',\
'MADatNLO.HwU' index 41 using (($1+$2)/2):3 ls 4 title '',\
'MADatNLO.HwU' index 40 using (($1+$2)/2):5 ls 3 title '',\
'MADatNLO.HwU' index 40 using (($1+$2)/2):3:4 w yerrorbar ls 3 title '',\
'MADatNLO.HwU' index 40 using (($1+$2)/2):3 ls 3 title '',\
'MADatNLO.HwU' index 39 using (($1+$2)/2):5 ls 2 title '',\
'MADatNLO.HwU' index 39 using (($1+$2)/2):3:4 w yerrorbar ls 2 title '',\
'MADatNLO.HwU' index 39 using (($1+$2)/2):3 ls 2 title ''

unset label

################################################################################

################################################################################
### Rendering of the plot titled 'log10 m w-z'
################################################################################

set multiplot
set label "log10 m w-z" font ",13" at graph 0.04, graph 1.05
set xrange [2.2000e+00:4.0000e+00]
set bmargin 0 
set tmargin 0
set xtics nomirror
set ytics nomirror
set mytics 10
set xtics auto
set key horizontal noreverse maxcols 1 width -4 
set label front 'MadGraph5\_aMC\@NLO' font "Courier,11" rotate by 90 at graph 1.02, graph 0.04

#-- rendering subhistograms 'LO|#1 and NLOQED|#1 results'

set format y '10^{%T}'
set yrange [2.6687e-09:8.4907e-03]
set origin 0.0000e+00, 5.0000e-01
set size 1.0000e+00, 4.0000e-01
set mytics 10
set ytics auto
set format x ''
set logscale y
set ylabel "{/Symbol s} per bin [pb]"

plot \
sqrt(-1) ls 16 title 'NLOQ2J|#1, scale variation',\
sqrt(-1) ls 15 title 'NLOQ2J|#1, scale variation',\
sqrt(-1) ls 14 title 'NLOQJV|#1, scale variation',\
sqrt(-1) ls 13 title 'SDK|#1, scale variation',\
sqrt(-1) ls 12 title 'NLOQED|#1, scale variation',\
sqrt(-1) ls 11 title 'LO|#1, scale variation',\
'MADatNLO.HwU' index 49 using (($1+$2)/2):($3 >= 0 ? sqrt(-1) : abs($3)):4 w yerrorbar ls 106 title '',\
'MADatNLO.HwU' index 49 using (($1+$2)/2):($3 >= 0 ? sqrt(-1) : abs($3)) ls 106 title '',\
'MADatNLO.HwU' index 49 using (($1+$2)/2):($3 < 0 ? sqrt(-1) : $3):4 w yerrorbar ls 6 title '',\
'MADatNLO.HwU' index 49 using (($1+$2)/2):($3 < 0 ? sqrt(-1) : $3) ls 6 title 'NLOQ2J|#1, central value, dynamical\_scale\_choice=-1',\
'MADatNLO.HwU' index 48 using (($1+$2)/2):($3 >= 0 ? sqrt(-1) : abs($3)):4 w yerrorbar ls 105 title '',\
'MADatNLO.HwU' index 48 using (($1+$2)/2):($3 >= 0 ? sqrt(-1) : abs($3)) ls 105 title '',\
'MADatNLO.HwU' index 48 using (($1+$2)/2):($3 < 0 ? sqrt(-1) : $3):4 w yerrorbar ls 5 title '',\
'MADatNLO.HwU' index 48 using (($1+$2)/2):($3 < 0 ? sqrt(-1) : $3) ls 5 title 'NLOQ2J|#1, central value, dynamical\_scale\_choice=-1',\
'MADatNLO.HwU' index 47 using (($1+$2)/2):($3 >= 0 ? sqrt(-1) : abs($3)):4 w yerrorbar ls 104 title '',\
'MADatNLO.HwU' index 47 using (($1+$2)/2):($3 >= 0 ? sqrt(-1) : abs($3)) ls 104 title '',\
'MADatNLO.HwU' index 47 using (($1+$2)/2):($3 < 0 ? sqrt(-1) : $3):4 w yerrorbar ls 4 title '',\
'MADatNLO.HwU' index 47 using (($1+$2)/2):($3 < 0 ? sqrt(-1) : $3) ls 4 title 'NLOQJV|#1, central value, dynamical\_scale\_choice=-1',\
'MADatNLO.HwU' index 46 using (($1+$2)/2):($3 >= 0 ? sqrt(-1) : abs($3)):4 w yerrorbar ls 103 title '',\
'MADatNLO.HwU' index 46 using (($1+$2)/2):($3 >= 0 ? sqrt(-1) : abs($3)) ls 103 title '',\
'MADatNLO.HwU' index 46 using (($1+$2)/2):($3 < 0 ? sqrt(-1) : $3):4 w yerrorbar ls 3 title '',\
'MADatNLO.HwU' index 46 using (($1+$2)/2):($3 < 0 ? sqrt(-1) : $3) ls 3 title 'SDK|#1, central value, dynamical\_scale\_choice=-1',\
'MADatNLO.HwU' index 45 using (($1+$2)/2):($3 >= 0 ? sqrt(-1) : abs($3)):4 w yerrorbar ls 102 title '',\
'MADatNLO.HwU' index 45 using (($1+$2)/2):($3 >= 0 ? sqrt(-1) : abs($3)) ls 102 title '',\
'MADatNLO.HwU' index 45 using (($1+$2)/2):($3 < 0 ? sqrt(-1) : $3):4 w yerrorbar ls 2 title '',\
'MADatNLO.HwU' index 45 using (($1+$2)/2):($3 < 0 ? sqrt(-1) : $3) ls 2 title 'NLOQED|#1, central value, dynamical\_scale\_choice=-1',\
'MADatNLO.HwU' index 44 using (($1+$2)/2):($3 >= 0 ? sqrt(-1) : abs($3)):4 w yerrorbar ls 101 title '',\
'MADatNLO.HwU' index 44 using (($1+$2)/2):($3 >= 0 ? sqrt(-1) : abs($3)) ls 101 title '',\
'MADatNLO.HwU' index 44 using (($1+$2)/2):($3 < 0 ? sqrt(-1) : $3):4 w yerrorbar ls 1 title '',\
'MADatNLO.HwU' index 44 using (($1+$2)/2):($3 < 0 ? sqrt(-1) : $3) ls 1 title 'LO|#1, central value, dynamical\_scale\_choice=-1'
#-- rendering subhistograms 'Relative scale and PDF uncertainty'
unset label
unset format
set yrange [-1.2961e-01:1.3687e-01]
set origin 0.0000e+00, 3.5000e-01
set size 1.0000e+00, 1.5000e-01
set mytics 2
set ytics auto
set format x ''
unset logscale y
set ylabel "LO|#1 rel.unc."
set label "Relative uncertainties w.r.t. central values" font ",9" front at graph 0.03, graph 0.13
plot \
'MADatNLO.HwU' index 49 using (($1+$2)/2):(safe($7,$3,1.0)-1.0) ls 16 title '',\
'MADatNLO.HwU' index 49 using (($1+$2)/2):(safe($6,$3,1.0)-1.0) ls 16 title '',\
'MADatNLO.HwU' index 48 using (($1+$2)/2):(safe($7,$3,1.0)-1.0) ls 15 title '',\
'MADatNLO.HwU' index 48 using (($1+$2)/2):(safe($6,$3,1.0)-1.0) ls 15 title '',\
'MADatNLO.HwU' index 47 using (($1+$2)/2):(safe($7,$3,1.0)-1.0) ls 14 title '',\
'MADatNLO.HwU' index 47 using (($1+$2)/2):(safe($6,$3,1.0)-1.0) ls 14 title '',\
'MADatNLO.HwU' index 46 using (($1+$2)/2):(safe($7,$3,1.0)-1.0) ls 13 title '',\
'MADatNLO.HwU' index 46 using (($1+$2)/2):(safe($6,$3,1.0)-1.0) ls 13 title '',\
'MADatNLO.HwU' index 45 using (($1+$2)/2):(safe($7,$3,1.0)-1.0) ls 12 title '',\
'MADatNLO.HwU' index 45 using (($1+$2)/2):(safe($6,$3,1.0)-1.0) ls 12 title '',\
'MADatNLO.HwU' index 44 using (($1+$2)/2):(safe($7,$3,1.0)-1.0) ls 11 title '',\
'MADatNLO.HwU' index 44 using (($1+$2)/2):(safe($6,$3,1.0)-1.0) ls 11 title '',\
0.0 ls 999 title '',\
'MADatNLO.HwU' index 49 using (($1+$2)/2):(0.0):(safe($4,$3,0.0)) w yerrorbar ls 6 title '',\
'MADatNLO.HwU' index 49 using (($1+$2)/2):(safe($5,$3,1.0)-1.0) ls 6 title '',\
'MADatNLO.HwU' index 48 using (($1+$2)/2):(0.0):(safe($4,$3,0.0)) w yerrorbar ls 5 title '',\
'MADatNLO.HwU' index 48 using (($1+$2)/2):(safe($5,$3,1.0)-1.0) ls 5 title '',\
'MADatNLO.HwU' index 47 using (($1+$2)/2):(0.0):(safe($4,$3,0.0)) w yerrorbar ls 4 title '',\
'MADatNLO.HwU' index 47 using (($1+$2)/2):(safe($5,$3,1.0)-1.0) ls 4 title '',\
'MADatNLO.HwU' index 46 using (($1+$2)/2):(0.0):(safe($4,$3,0.0)) w yerrorbar ls 3 title '',\
'MADatNLO.HwU' index 46 using (($1+$2)/2):(safe($5,$3,1.0)-1.0) ls 3 title '',\
'MADatNLO.HwU' index 45 using (($1+$2)/2):(0.0):(safe($4,$3,0.0)) w yerrorbar ls 2 title '',\
'MADatNLO.HwU' index 45 using (($1+$2)/2):(safe($5,$3,1.0)-1.0) ls 2 title '',\
'MADatNLO.HwU' index 44 using (($1+$2)/2):(0.0):(safe($4,$3,0.0)) w yerrorbar ls 1 title '',\
'MADatNLO.HwU' index 44 using (($1+$2)/2):(safe($5,$3,1.0)-1.0) ls 1 title ''
#-- rendering subhistograms '(NLOQED|#1SDK|#1NLOQJV|#1NLOQ2J|#1NLOQ2J|#1)/(LO|#1 central value) ratio'
unset label
unset format
set yrange [-2.3524e-01:1.0226e+00]
set origin 0.0000e+00, 2.0000e-01
set size 1.0000e+00, 1.5000e-01
set mytics 2
set ytics auto
set format x
unset logscale y
set ylabel "ratio w.r.t. LO|#1"
set label "(NLOQED|#1SDK|#1NLOQJV|#1NLOQ2J|#1NLOQ2J|#1)/(LO|#1 central value)" font ",9" at graph 0.03, graph 0.13
plot \
1.0 ls 999 title '',\
'MADatNLO.HwU' index 54 using (($1+$2)/2):7 ls 16 title '',\
'MADatNLO.HwU' index 54 using (($1+$2)/2):6 ls 16 title '',\
'MADatNLO.HwU' index 53 using (($1+$2)/2):7 ls 15 title '',\
'MADatNLO.HwU' index 53 using (($1+$2)/2):6 ls 15 title '',\
'MADatNLO.HwU' index 52 using (($1+$2)/2):7 ls 14 title '',\
'MADatNLO.HwU' index 52 using (($1+$2)/2):6 ls 14 title '',\
'MADatNLO.HwU' index 51 using (($1+$2)/2):7 ls 13 title '',\
'MADatNLO.HwU' index 51 using (($1+$2)/2):6 ls 13 title '',\
'MADatNLO.HwU' index 50 using (($1+$2)/2):7 ls 12 title '',\
'MADatNLO.HwU' index 50 using (($1+$2)/2):6 ls 12 title '',\
'MADatNLO.HwU' index 54 using (($1+$2)/2):5 ls 6 title '',\
'MADatNLO.HwU' index 54 using (($1+$2)/2):3:4 w yerrorbar ls 6 title '',\
'MADatNLO.HwU' index 54 using (($1+$2)/2):3 ls 6 title '',\
'MADatNLO.HwU' index 53 using (($1+$2)/2):5 ls 5 title '',\
'MADatNLO.HwU' index 53 using (($1+$2)/2):3:4 w yerrorbar ls 5 title '',\
'MADatNLO.HwU' index 53 using (($1+$2)/2):3 ls 5 title '',\
'MADatNLO.HwU' index 52 using (($1+$2)/2):5 ls 4 title '',\
'MADatNLO.HwU' index 52 using (($1+$2)/2):3:4 w yerrorbar ls 4 title '',\
'MADatNLO.HwU' index 52 using (($1+$2)/2):3 ls 4 title '',\
'MADatNLO.HwU' index 51 using (($1+$2)/2):5 ls 3 title '',\
'MADatNLO.HwU' index 51 using (($1+$2)/2):3:4 w yerrorbar ls 3 title '',\
'MADatNLO.HwU' index 51 using (($1+$2)/2):3 ls 3 title '',\
'MADatNLO.HwU' index 50 using (($1+$2)/2):5 ls 2 title '',\
'MADatNLO.HwU' index 50 using (($1+$2)/2):3:4 w yerrorbar ls 2 title '',\
'MADatNLO.HwU' index 50 using (($1+$2)/2):3 ls 2 title ''

unset label

################################################################################

################################################################################
### Rendering of the plot titled 'log10 pt w'
################################################################################

set multiplot
set label "log10 pt w" font ",13" at graph 0.04, graph 1.05
set xrange [2.7250e+00:3.8500e+00]
set bmargin 0 
set tmargin 0
set xtics nomirror
set ytics nomirror
set mytics 10
set xtics auto
set key horizontal noreverse maxcols 1 width -4 
set label front 'MadGraph5\_aMC\@NLO' font "Courier,11" rotate by 90 at graph 1.02, graph 0.04

#-- rendering subhistograms 'LO|#1 and NLOQED|#1 results'

set format y '10^{%T}'
set yrange [6.8909e-14:1.4176e-02]
set origin 0.0000e+00, 5.0000e-01
set size 1.0000e+00, 4.0000e-01
set mytics 10
set ytics auto
set format x ''
set logscale y
set ylabel "{/Symbol s} per bin [pb]"

plot \
sqrt(-1) ls 16 title 'NLOQ2J|#1, scale variation',\
sqrt(-1) ls 15 title 'NLOQ2J|#1, scale variation',\
sqrt(-1) ls 14 title 'NLOQJV|#1, scale variation',\
sqrt(-1) ls 13 title 'SDK|#1, scale variation',\
sqrt(-1) ls 12 title 'NLOQED|#1, scale variation',\
sqrt(-1) ls 11 title 'LO|#1, scale variation',\
'MADatNLO.HwU' index 60 using (($1+$2)/2):($3 >= 0 ? sqrt(-1) : abs($3)):4 w yerrorbar ls 106 title '',\
'MADatNLO.HwU' index 60 using (($1+$2)/2):($3 >= 0 ? sqrt(-1) : abs($3)) ls 106 title '',\
'MADatNLO.HwU' index 60 using (($1+$2)/2):($3 < 0 ? sqrt(-1) : $3):4 w yerrorbar ls 6 title '',\
'MADatNLO.HwU' index 60 using (($1+$2)/2):($3 < 0 ? sqrt(-1) : $3) ls 6 title 'NLOQ2J|#1, central value, dynamical\_scale\_choice=-1',\
'MADatNLO.HwU' index 59 using (($1+$2)/2):($3 >= 0 ? sqrt(-1) : abs($3)):4 w yerrorbar ls 105 title '',\
'MADatNLO.HwU' index 59 using (($1+$2)/2):($3 >= 0 ? sqrt(-1) : abs($3)) ls 105 title '',\
'MADatNLO.HwU' index 59 using (($1+$2)/2):($3 < 0 ? sqrt(-1) : $3):4 w yerrorbar ls 5 title '',\
'MADatNLO.HwU' index 59 using (($1+$2)/2):($3 < 0 ? sqrt(-1) : $3) ls 5 title 'NLOQ2J|#1, central value, dynamical\_scale\_choice=-1',\
'MADatNLO.HwU' index 58 using (($1+$2)/2):($3 >= 0 ? sqrt(-1) : abs($3)):4 w yerrorbar ls 104 title '',\
'MADatNLO.HwU' index 58 using (($1+$2)/2):($3 >= 0 ? sqrt(-1) : abs($3)) ls 104 title '',\
'MADatNLO.HwU' index 58 using (($1+$2)/2):($3 < 0 ? sqrt(-1) : $3):4 w yerrorbar ls 4 title '',\
'MADatNLO.HwU' index 58 using (($1+$2)/2):($3 < 0 ? sqrt(-1) : $3) ls 4 title 'NLOQJV|#1, central value, dynamical\_scale\_choice=-1',\
'MADatNLO.HwU' index 57 using (($1+$2)/2):($3 >= 0 ? sqrt(-1) : abs($3)):4 w yerrorbar ls 103 title '',\
'MADatNLO.HwU' index 57 using (($1+$2)/2):($3 >= 0 ? sqrt(-1) : abs($3)) ls 103 title '',\
'MADatNLO.HwU' index 57 using (($1+$2)/2):($3 < 0 ? sqrt(-1) : $3):4 w yerrorbar ls 3 title '',\
'MADatNLO.HwU' index 57 using (($1+$2)/2):($3 < 0 ? sqrt(-1) : $3) ls 3 title 'SDK|#1, central value, dynamical\_scale\_choice=-1',\
'MADatNLO.HwU' index 56 using (($1+$2)/2):($3 >= 0 ? sqrt(-1) : abs($3)):4 w yerrorbar ls 102 title '',\
'MADatNLO.HwU' index 56 using (($1+$2)/2):($3 >= 0 ? sqrt(-1) : abs($3)) ls 102 title '',\
'MADatNLO.HwU' index 56 using (($1+$2)/2):($3 < 0 ? sqrt(-1) : $3):4 w yerrorbar ls 2 title '',\
'MADatNLO.HwU' index 56 using (($1+$2)/2):($3 < 0 ? sqrt(-1) : $3) ls 2 title 'NLOQED|#1, central value, dynamical\_scale\_choice=-1',\
'MADatNLO.HwU' index 55 using (($1+$2)/2):($3 >= 0 ? sqrt(-1) : abs($3)):4 w yerrorbar ls 101 title '',\
'MADatNLO.HwU' index 55 using (($1+$2)/2):($3 >= 0 ? sqrt(-1) : abs($3)) ls 101 title '',\
'MADatNLO.HwU' index 55 using (($1+$2)/2):($3 < 0 ? sqrt(-1) : $3):4 w yerrorbar ls 1 title '',\
'MADatNLO.HwU' index 55 using (($1+$2)/2):($3 < 0 ? sqrt(-1) : $3) ls 1 title 'LO|#1, central value, dynamical\_scale\_choice=-1'
#-- rendering subhistograms 'Relative scale and PDF uncertainty'
unset label
unset format
set yrange [-1.4471e-01:1.5124e-01]
set origin 0.0000e+00, 3.5000e-01
set size 1.0000e+00, 1.5000e-01
set mytics 2
set ytics auto
set format x ''
unset logscale y
set ylabel "LO|#1 rel.unc."
set label "Relative uncertainties w.r.t. central values" font ",9" front at graph 0.03, graph 0.13
plot \
'MADatNLO.HwU' index 60 using (($1+$2)/2):(safe($7,$3,1.0)-1.0) ls 16 title '',\
'MADatNLO.HwU' index 60 using (($1+$2)/2):(safe($6,$3,1.0)-1.0) ls 16 title '',\
'MADatNLO.HwU' index 59 using (($1+$2)/2):(safe($7,$3,1.0)-1.0) ls 15 title '',\
'MADatNLO.HwU' index 59 using (($1+$2)/2):(safe($6,$3,1.0)-1.0) ls 15 title '',\
'MADatNLO.HwU' index 58 using (($1+$2)/2):(safe($7,$3,1.0)-1.0) ls 14 title '',\
'MADatNLO.HwU' index 58 using (($1+$2)/2):(safe($6,$3,1.0)-1.0) ls 14 title '',\
'MADatNLO.HwU' index 57 using (($1+$2)/2):(safe($7,$3,1.0)-1.0) ls 13 title '',\
'MADatNLO.HwU' index 57 using (($1+$2)/2):(safe($6,$3,1.0)-1.0) ls 13 title '',\
'MADatNLO.HwU' index 56 using (($1+$2)/2):(safe($7,$3,1.0)-1.0) ls 12 title '',\
'MADatNLO.HwU' index 56 using (($1+$2)/2):(safe($6,$3,1.0)-1.0) ls 12 title '',\
'MADatNLO.HwU' index 55 using (($1+$2)/2):(safe($7,$3,1.0)-1.0) ls 11 title '',\
'MADatNLO.HwU' index 55 using (($1+$2)/2):(safe($6,$3,1.0)-1.0) ls 11 title '',\
0.0 ls 999 title '',\
'MADatNLO.HwU' index 60 using (($1+$2)/2):(0.0):(safe($4,$3,0.0)) w yerrorbar ls 6 title '',\
'MADatNLO.HwU' index 60 using (($1+$2)/2):(safe($5,$3,1.0)-1.0) ls 6 title '',\
'MADatNLO.HwU' index 59 using (($1+$2)/2):(0.0):(safe($4,$3,0.0)) w yerrorbar ls 5 title '',\
'MADatNLO.HwU' index 59 using (($1+$2)/2):(safe($5,$3,1.0)-1.0) ls 5 title '',\
'MADatNLO.HwU' index 58 using (($1+$2)/2):(0.0):(safe($4,$3,0.0)) w yerrorbar ls 4 title '',\
'MADatNLO.HwU' index 58 using (($1+$2)/2):(safe($5,$3,1.0)-1.0) ls 4 title '',\
'MADatNLO.HwU' index 57 using (($1+$2)/2):(0.0):(safe($4,$3,0.0)) w yerrorbar ls 3 title '',\
'MADatNLO.HwU' index 57 using (($1+$2)/2):(safe($5,$3,1.0)-1.0) ls 3 title '',\
'MADatNLO.HwU' index 56 using (($1+$2)/2):(0.0):(safe($4,$3,0.0)) w yerrorbar ls 2 title '',\
'MADatNLO.HwU' index 56 using (($1+$2)/2):(safe($5,$3,1.0)-1.0) ls 2 title '',\
'MADatNLO.HwU' index 55 using (($1+$2)/2):(0.0):(safe($4,$3,0.0)) w yerrorbar ls 1 title '',\
'MADatNLO.HwU' index 55 using (($1+$2)/2):(safe($5,$3,1.0)-1.0) ls 1 title ''
#-- rendering subhistograms '(NLOQED|#1SDK|#1NLOQJV|#1NLOQ2J|#1NLOQ2J|#1)/(LO|#1 central value) ratio'
unset label
unset format
set yrange [-3.9499e-01:1.0760e+00]
set origin 0.0000e+00, 2.0000e-01
set size 1.0000e+00, 1.5000e-01
set mytics 2
set ytics auto
set format x
unset logscale y
set ylabel "ratio w.r.t. LO|#1"
set label "(NLOQED|#1SDK|#1NLOQJV|#1NLOQ2J|#1NLOQ2J|#1)/(LO|#1 central value)" font ",9" at graph 0.03, graph 0.13
plot \
1.0 ls 999 title '',\
'MADatNLO.HwU' index 65 using (($1+$2)/2):7 ls 16 title '',\
'MADatNLO.HwU' index 65 using (($1+$2)/2):6 ls 16 title '',\
'MADatNLO.HwU' index 64 using (($1+$2)/2):7 ls 15 title '',\
'MADatNLO.HwU' index 64 using (($1+$2)/2):6 ls 15 title '',\
'MADatNLO.HwU' index 63 using (($1+$2)/2):7 ls 14 title '',\
'MADatNLO.HwU' index 63 using (($1+$2)/2):6 ls 14 title '',\
'MADatNLO.HwU' index 62 using (($1+$2)/2):7 ls 13 title '',\
'MADatNLO.HwU' index 62 using (($1+$2)/2):6 ls 13 title '',\
'MADatNLO.HwU' index 61 using (($1+$2)/2):7 ls 12 title '',\
'MADatNLO.HwU' index 61 using (($1+$2)/2):6 ls 12 title '',\
'MADatNLO.HwU' index 65 using (($1+$2)/2):5 ls 6 title '',\
'MADatNLO.HwU' index 65 using (($1+$2)/2):3:4 w yerrorbar ls 6 title '',\
'MADatNLO.HwU' index 65 using (($1+$2)/2):3 ls 6 title '',\
'MADatNLO.HwU' index 64 using (($1+$2)/2):5 ls 5 title '',\
'MADatNLO.HwU' index 64 using (($1+$2)/2):3:4 w yerrorbar ls 5 title '',\
'MADatNLO.HwU' index 64 using (($1+$2)/2):3 ls 5 title '',\
'MADatNLO.HwU' index 63 using (($1+$2)/2):5 ls 4 title '',\
'MADatNLO.HwU' index 63 using (($1+$2)/2):3:4 w yerrorbar ls 4 title '',\
'MADatNLO.HwU' index 63 using (($1+$2)/2):3 ls 4 title '',\
'MADatNLO.HwU' index 62 using (($1+$2)/2):5 ls 3 title '',\
'MADatNLO.HwU' index 62 using (($1+$2)/2):3:4 w yerrorbar ls 3 title '',\
'MADatNLO.HwU' index 62 using (($1+$2)/2):3 ls 3 title '',\
'MADatNLO.HwU' index 61 using (($1+$2)/2):5 ls 2 title '',\
'MADatNLO.HwU' index 61 using (($1+$2)/2):3:4 w yerrorbar ls 2 title '',\
'MADatNLO.HwU' index 61 using (($1+$2)/2):3 ls 2 title ''

unset label

################################################################################

################################################################################
### Rendering of the plot titled 'log10 pt z'
################################################################################

set multiplot
set label "log10 pt z" font ",13" at graph 0.04, graph 1.05
set xrange [2.7250e+00:3.8500e+00]
set bmargin 0 
set tmargin 0
set xtics nomirror
set ytics nomirror
set mytics 10
set xtics auto
set key horizontal noreverse maxcols 1 width -4 
set label front 'MadGraph5\_aMC\@NLO' font "Courier,11" rotate by 90 at graph 1.02, graph 0.04

#-- rendering subhistograms 'LO|#1 and NLOQED|#1 results'

set format y '10^{%T}'
set yrange [1.0813e-13:1.4176e-02]
set origin 0.0000e+00, 5.0000e-01
set size 1.0000e+00, 4.0000e-01
set mytics 10
set ytics auto
set format x ''
set logscale y
set ylabel "{/Symbol s} per bin [pb]"

plot \
sqrt(-1) ls 16 title 'NLOQ2J|#1, scale variation',\
sqrt(-1) ls 15 title 'NLOQ2J|#1, scale variation',\
sqrt(-1) ls 14 title 'NLOQJV|#1, scale variation',\
sqrt(-1) ls 13 title 'SDK|#1, scale variation',\
sqrt(-1) ls 12 title 'NLOQED|#1, scale variation',\
sqrt(-1) ls 11 title 'LO|#1, scale variation',\
'MADatNLO.HwU' index 71 using (($1+$2)/2):($3 >= 0 ? sqrt(-1) : abs($3)):4 w yerrorbar ls 106 title '',\
'MADatNLO.HwU' index 71 using (($1+$2)/2):($3 >= 0 ? sqrt(-1) : abs($3)) ls 106 title '',\
'MADatNLO.HwU' index 71 using (($1+$2)/2):($3 < 0 ? sqrt(-1) : $3):4 w yerrorbar ls 6 title '',\
'MADatNLO.HwU' index 71 using (($1+$2)/2):($3 < 0 ? sqrt(-1) : $3) ls 6 title 'NLOQ2J|#1, central value, dynamical\_scale\_choice=-1',\
'MADatNLO.HwU' index 70 using (($1+$2)/2):($3 >= 0 ? sqrt(-1) : abs($3)):4 w yerrorbar ls 105 title '',\
'MADatNLO.HwU' index 70 using (($1+$2)/2):($3 >= 0 ? sqrt(-1) : abs($3)) ls 105 title '',\
'MADatNLO.HwU' index 70 using (($1+$2)/2):($3 < 0 ? sqrt(-1) : $3):4 w yerrorbar ls 5 title '',\
'MADatNLO.HwU' index 70 using (($1+$2)/2):($3 < 0 ? sqrt(-1) : $3) ls 5 title 'NLOQ2J|#1, central value, dynamical\_scale\_choice=-1',\
'MADatNLO.HwU' index 69 using (($1+$2)/2):($3 >= 0 ? sqrt(-1) : abs($3)):4 w yerrorbar ls 104 title '',\
'MADatNLO.HwU' index 69 using (($1+$2)/2):($3 >= 0 ? sqrt(-1) : abs($3)) ls 104 title '',\
'MADatNLO.HwU' index 69 using (($1+$2)/2):($3 < 0 ? sqrt(-1) : $3):4 w yerrorbar ls 4 title '',\
'MADatNLO.HwU' index 69 using (($1+$2)/2):($3 < 0 ? sqrt(-1) : $3) ls 4 title 'NLOQJV|#1, central value, dynamical\_scale\_choice=-1',\
'MADatNLO.HwU' index 68 using (($1+$2)/2):($3 >= 0 ? sqrt(-1) : abs($3)):4 w yerrorbar ls 103 title '',\
'MADatNLO.HwU' index 68 using (($1+$2)/2):($3 >= 0 ? sqrt(-1) : abs($3)) ls 103 title '',\
'MADatNLO.HwU' index 68 using (($1+$2)/2):($3 < 0 ? sqrt(-1) : $3):4 w yerrorbar ls 3 title '',\
'MADatNLO.HwU' index 68 using (($1+$2)/2):($3 < 0 ? sqrt(-1) : $3) ls 3 title 'SDK|#1, central value, dynamical\_scale\_choice=-1',\
'MADatNLO.HwU' index 67 using (($1+$2)/2):($3 >= 0 ? sqrt(-1) : abs($3)):4 w yerrorbar ls 102 title '',\
'MADatNLO.HwU' index 67 using (($1+$2)/2):($3 >= 0 ? sqrt(-1) : abs($3)) ls 102 title '',\
'MADatNLO.HwU' index 67 using (($1+$2)/2):($3 < 0 ? sqrt(-1) : $3):4 w yerrorbar ls 2 title '',\
'MADatNLO.HwU' index 67 using (($1+$2)/2):($3 < 0 ? sqrt(-1) : $3) ls 2 title 'NLOQED|#1, central value, dynamical\_scale\_choice=-1',\
'MADatNLO.HwU' index 66 using (($1+$2)/2):($3 >= 0 ? sqrt(-1) : abs($3)):4 w yerrorbar ls 101 title '',\
'MADatNLO.HwU' index 66 using (($1+$2)/2):($3 >= 0 ? sqrt(-1) : abs($3)) ls 101 title '',\
'MADatNLO.HwU' index 66 using (($1+$2)/2):($3 < 0 ? sqrt(-1) : $3):4 w yerrorbar ls 1 title '',\
'MADatNLO.HwU' index 66 using (($1+$2)/2):($3 < 0 ? sqrt(-1) : $3) ls 1 title 'LO|#1, central value, dynamical\_scale\_choice=-1'
#-- rendering subhistograms 'Relative scale and PDF uncertainty'
unset label
unset format
set yrange [-1.4675e-01:1.4930e-01]
set origin 0.0000e+00, 3.5000e-01
set size 1.0000e+00, 1.5000e-01
set mytics 2
set ytics auto
set format x ''
unset logscale y
set ylabel "LO|#1 rel.unc."
set label "Relative uncertainties w.r.t. central values" font ",9" front at graph 0.03, graph 0.13
plot \
'MADatNLO.HwU' index 71 using (($1+$2)/2):(safe($7,$3,1.0)-1.0) ls 16 title '',\
'MADatNLO.HwU' index 71 using (($1+$2)/2):(safe($6,$3,1.0)-1.0) ls 16 title '',\
'MADatNLO.HwU' index 70 using (($1+$2)/2):(safe($7,$3,1.0)-1.0) ls 15 title '',\
'MADatNLO.HwU' index 70 using (($1+$2)/2):(safe($6,$3,1.0)-1.0) ls 15 title '',\
'MADatNLO.HwU' index 69 using (($1+$2)/2):(safe($7,$3,1.0)-1.0) ls 14 title '',\
'MADatNLO.HwU' index 69 using (($1+$2)/2):(safe($6,$3,1.0)-1.0) ls 14 title '',\
'MADatNLO.HwU' index 68 using (($1+$2)/2):(safe($7,$3,1.0)-1.0) ls 13 title '',\
'MADatNLO.HwU' index 68 using (($1+$2)/2):(safe($6,$3,1.0)-1.0) ls 13 title '',\
'MADatNLO.HwU' index 67 using (($1+$2)/2):(safe($7,$3,1.0)-1.0) ls 12 title '',\
'MADatNLO.HwU' index 67 using (($1+$2)/2):(safe($6,$3,1.0)-1.0) ls 12 title '',\
'MADatNLO.HwU' index 66 using (($1+$2)/2):(safe($7,$3,1.0)-1.0) ls 11 title '',\
'MADatNLO.HwU' index 66 using (($1+$2)/2):(safe($6,$3,1.0)-1.0) ls 11 title '',\
0.0 ls 999 title '',\
'MADatNLO.HwU' index 71 using (($1+$2)/2):(0.0):(safe($4,$3,0.0)) w yerrorbar ls 6 title '',\
'MADatNLO.HwU' index 71 using (($1+$2)/2):(safe($5,$3,1.0)-1.0) ls 6 title '',\
'MADatNLO.HwU' index 70 using (($1+$2)/2):(0.0):(safe($4,$3,0.0)) w yerrorbar ls 5 title '',\
'MADatNLO.HwU' index 70 using (($1+$2)/2):(safe($5,$3,1.0)-1.0) ls 5 title '',\
'MADatNLO.HwU' index 69 using (($1+$2)/2):(0.0):(safe($4,$3,0.0)) w yerrorbar ls 4 title '',\
'MADatNLO.HwU' index 69 using (($1+$2)/2):(safe($5,$3,1.0)-1.0) ls 4 title '',\
'MADatNLO.HwU' index 68 using (($1+$2)/2):(0.0):(safe($4,$3,0.0)) w yerrorbar ls 3 title '',\
'MADatNLO.HwU' index 68 using (($1+$2)/2):(safe($5,$3,1.0)-1.0) ls 3 title '',\
'MADatNLO.HwU' index 67 using (($1+$2)/2):(0.0):(safe($4,$3,0.0)) w yerrorbar ls 2 title '',\
'MADatNLO.HwU' index 67 using (($1+$2)/2):(safe($5,$3,1.0)-1.0) ls 2 title '',\
'MADatNLO.HwU' index 66 using (($1+$2)/2):(0.0):(safe($4,$3,0.0)) w yerrorbar ls 1 title '',\
'MADatNLO.HwU' index 66 using (($1+$2)/2):(safe($5,$3,1.0)-1.0) ls 1 title ''
#-- rendering subhistograms '(NLOQED|#1SDK|#1NLOQJV|#1NLOQ2J|#1NLOQ2J|#1)/(LO|#1 central value) ratio'
unset label
unset format
set yrange [-3.9497e-01:1.0760e+00]
set origin 0.0000e+00, 2.0000e-01
set size 1.0000e+00, 1.5000e-01
set mytics 2
set ytics auto
set format x
unset logscale y
set ylabel "ratio w.r.t. LO|#1"
set label "(NLOQED|#1SDK|#1NLOQJV|#1NLOQ2J|#1NLOQ2J|#1)/(LO|#1 central value)" font ",9" at graph 0.03, graph 0.13
plot \
1.0 ls 999 title '',\
'MADatNLO.HwU' index 76 using (($1+$2)/2):7 ls 16 title '',\
'MADatNLO.HwU' index 76 using (($1+$2)/2):6 ls 16 title '',\
'MADatNLO.HwU' index 75 using (($1+$2)/2):7 ls 15 title '',\
'MADatNLO.HwU' index 75 using (($1+$2)/2):6 ls 15 title '',\
'MADatNLO.HwU' index 74 using (($1+$2)/2):7 ls 14 title '',\
'MADatNLO.HwU' index 74 using (($1+$2)/2):6 ls 14 title '',\
'MADatNLO.HwU' index 73 using (($1+$2)/2):7 ls 13 title '',\
'MADatNLO.HwU' index 73 using (($1+$2)/2):6 ls 13 title '',\
'MADatNLO.HwU' index 72 using (($1+$2)/2):7 ls 12 title '',\
'MADatNLO.HwU' index 72 using (($1+$2)/2):6 ls 12 title '',\
'MADatNLO.HwU' index 76 using (($1+$2)/2):5 ls 6 title '',\
'MADatNLO.HwU' index 76 using (($1+$2)/2):3:4 w yerrorbar ls 6 title '',\
'MADatNLO.HwU' index 76 using (($1+$2)/2):3 ls 6 title '',\
'MADatNLO.HwU' index 75 using (($1+$2)/2):5 ls 5 title '',\
'MADatNLO.HwU' index 75 using (($1+$2)/2):3:4 w yerrorbar ls 5 title '',\
'MADatNLO.HwU' index 75 using (($1+$2)/2):3 ls 5 title '',\
'MADatNLO.HwU' index 74 using (($1+$2)/2):5 ls 4 title '',\
'MADatNLO.HwU' index 74 using (($1+$2)/2):3:4 w yerrorbar ls 4 title '',\
'MADatNLO.HwU' index 74 using (($1+$2)/2):3 ls 4 title '',\
'MADatNLO.HwU' index 73 using (($1+$2)/2):5 ls 3 title '',\
'MADatNLO.HwU' index 73 using (($1+$2)/2):3:4 w yerrorbar ls 3 title '',\
'MADatNLO.HwU' index 73 using (($1+$2)/2):3 ls 3 title '',\
'MADatNLO.HwU' index 72 using (($1+$2)/2):5 ls 2 title '',\
'MADatNLO.HwU' index 72 using (($1+$2)/2):3:4 w yerrorbar ls 2 title '',\
'MADatNLO.HwU' index 72 using (($1+$2)/2):3 ls 2 title ''

unset label

################################################################################

################################################################################
### Rendering of the plot titled 'log10 pt w z'
################################################################################

set multiplot
set label "log10 pt w z" font ",13" at graph 0.04, graph 1.05
set xrange [1.0000e+00:3.8500e+00]
set bmargin 0 
set tmargin 0
set xtics nomirror
set ytics nomirror
set mytics 10
set xtics auto
set key horizontal noreverse maxcols 1 width -4 
set label front 'MadGraph5\_aMC\@NLO' font "Courier,11" rotate by 90 at graph 1.02, graph 0.04

#-- rendering subhistograms 'LO|#1 and NLOQED|#1 results'

set format y '10^{%T}'
set yrange [1.8294e-14:8.7505e-05]
set origin 0.0000e+00, 5.0000e-01
set size 1.0000e+00, 4.0000e-01
set mytics 10
set ytics auto
set format x ''
set logscale y
set ylabel "{/Symbol s} per bin [pb]"

plot \
sqrt(-1) ls 16 title 'NLOQ2J|#1, scale variation',\
sqrt(-1) ls 15 title 'NLOQ2J|#1, scale variation',\
sqrt(-1) ls 14 title 'NLOQJV|#1, scale variation',\
sqrt(-1) ls 13 title 'SDK|#1, scale variation',\
sqrt(-1) ls 12 title 'NLOQED|#1, scale variation',\
sqrt(-1) ls 11 title 'LO|#1, scale variation',\
'MADatNLO.HwU' index 82 using (($1+$2)/2):($3 >= 0 ? sqrt(-1) : abs($3)):4 w yerrorbar ls 106 title '',\
'MADatNLO.HwU' index 82 using (($1+$2)/2):($3 >= 0 ? sqrt(-1) : abs($3)) ls 106 title '',\
'MADatNLO.HwU' index 82 using (($1+$2)/2):($3 < 0 ? sqrt(-1) : $3):4 w yerrorbar ls 6 title '',\
'MADatNLO.HwU' index 82 using (($1+$2)/2):($3 < 0 ? sqrt(-1) : $3) ls 6 title 'NLOQ2J|#1, central value, dynamical\_scale\_choice=-1',\
'MADatNLO.HwU' index 81 using (($1+$2)/2):($3 >= 0 ? sqrt(-1) : abs($3)):4 w yerrorbar ls 105 title '',\
'MADatNLO.HwU' index 81 using (($1+$2)/2):($3 >= 0 ? sqrt(-1) : abs($3)) ls 105 title '',\
'MADatNLO.HwU' index 81 using (($1+$2)/2):($3 < 0 ? sqrt(-1) : $3):4 w yerrorbar ls 5 title '',\
'MADatNLO.HwU' index 81 using (($1+$2)/2):($3 < 0 ? sqrt(-1) : $3) ls 5 title 'NLOQ2J|#1, central value, dynamical\_scale\_choice=-1',\
'MADatNLO.HwU' index 80 using (($1+$2)/2):($3 >= 0 ? sqrt(-1) : abs($3)):4 w yerrorbar ls 104 title '',\
'MADatNLO.HwU' index 80 using (($1+$2)/2):($3 >= 0 ? sqrt(-1) : abs($3)) ls 104 title '',\
'MADatNLO.HwU' index 80 using (($1+$2)/2):($3 < 0 ? sqrt(-1) : $3):4 w yerrorbar ls 4 title '',\
'MADatNLO.HwU' index 80 using (($1+$2)/2):($3 < 0 ? sqrt(-1) : $3) ls 4 title 'NLOQJV|#1, central value, dynamical\_scale\_choice=-1',\
'MADatNLO.HwU' index 79 using (($1+$2)/2):($3 >= 0 ? sqrt(-1) : abs($3)):4 w yerrorbar ls 103 title '',\
'MADatNLO.HwU' index 79 using (($1+$2)/2):($3 >= 0 ? sqrt(-1) : abs($3)) ls 103 title '',\
'MADatNLO.HwU' index 79 using (($1+$2)/2):($3 < 0 ? sqrt(-1) : $3):4 w yerrorbar ls 3 title '',\
'MADatNLO.HwU' index 79 using (($1+$2)/2):($3 < 0 ? sqrt(-1) : $3) ls 3 title 'SDK|#1, central value, dynamical\_scale\_choice=-1',\
'MADatNLO.HwU' index 78 using (($1+$2)/2):($3 >= 0 ? sqrt(-1) : abs($3)):4 w yerrorbar ls 102 title '',\
'MADatNLO.HwU' index 78 using (($1+$2)/2):($3 >= 0 ? sqrt(-1) : abs($3)) ls 102 title '',\
'MADatNLO.HwU' index 78 using (($1+$2)/2):($3 < 0 ? sqrt(-1) : $3):4 w yerrorbar ls 2 title '',\
'MADatNLO.HwU' index 78 using (($1+$2)/2):($3 < 0 ? sqrt(-1) : $3) ls 2 title 'NLOQED|#1, central value, dynamical\_scale\_choice=-1',\
'MADatNLO.HwU' index 77 using (($1+$2)/2):($3 >= 0 ? sqrt(-1) : abs($3)):4 w yerrorbar ls 101 title '',\
'MADatNLO.HwU' index 77 using (($1+$2)/2):($3 >= 0 ? sqrt(-1) : abs($3)) ls 101 title '',\
'MADatNLO.HwU' index 77 using (($1+$2)/2):($3 < 0 ? sqrt(-1) : $3):4 w yerrorbar ls 1 title '',\
'MADatNLO.HwU' index 77 using (($1+$2)/2):($3 < 0 ? sqrt(-1) : $3) ls 1 title 'LO|#1, central value, dynamical\_scale\_choice=-1'
#-- rendering subhistograms 'Relative scale and PDF uncertainty'
unset label
unset format
set yrange [-1.1927e-01:1.2486e-01]
set origin 0.0000e+00, 3.5000e-01
set size 1.0000e+00, 1.5000e-01
set mytics 2
set ytics auto
set format x ''
unset logscale y
set ylabel "LO|#1 rel.unc."
set label "Relative uncertainties w.r.t. central values" font ",9" front at graph 0.03, graph 0.13
plot \
'MADatNLO.HwU' index 82 using (($1+$2)/2):(safe($7,$3,1.0)-1.0) ls 16 title '',\
'MADatNLO.HwU' index 82 using (($1+$2)/2):(safe($6,$3,1.0)-1.0) ls 16 title '',\
'MADatNLO.HwU' index 81 using (($1+$2)/2):(safe($7,$3,1.0)-1.0) ls 15 title '',\
'MADatNLO.HwU' index 81 using (($1+$2)/2):(safe($6,$3,1.0)-1.0) ls 15 title '',\
'MADatNLO.HwU' index 80 using (($1+$2)/2):(safe($7,$3,1.0)-1.0) ls 14 title '',\
'MADatNLO.HwU' index 80 using (($1+$2)/2):(safe($6,$3,1.0)-1.0) ls 14 title '',\
'MADatNLO.HwU' index 79 using (($1+$2)/2):(safe($7,$3,1.0)-1.0) ls 13 title '',\
'MADatNLO.HwU' index 79 using (($1+$2)/2):(safe($6,$3,1.0)-1.0) ls 13 title '',\
'MADatNLO.HwU' index 78 using (($1+$2)/2):(safe($7,$3,1.0)-1.0) ls 12 title '',\
'MADatNLO.HwU' index 78 using (($1+$2)/2):(safe($6,$3,1.0)-1.0) ls 12 title '',\
'MADatNLO.HwU' index 77 using (($1+$2)/2):(safe($7,$3,1.0)-1.0) ls 11 title '',\
'MADatNLO.HwU' index 77 using (($1+$2)/2):(safe($6,$3,1.0)-1.0) ls 11 title '',\
0.0 ls 999 title '',\
'MADatNLO.HwU' index 82 using (($1+$2)/2):(0.0):(safe($4,$3,0.0)) w yerrorbar ls 6 title '',\
'MADatNLO.HwU' index 82 using (($1+$2)/2):(safe($5,$3,1.0)-1.0) ls 6 title '',\
'MADatNLO.HwU' index 81 using (($1+$2)/2):(0.0):(safe($4,$3,0.0)) w yerrorbar ls 5 title '',\
'MADatNLO.HwU' index 81 using (($1+$2)/2):(safe($5,$3,1.0)-1.0) ls 5 title '',\
'MADatNLO.HwU' index 80 using (($1+$2)/2):(0.0):(safe($4,$3,0.0)) w yerrorbar ls 4 title '',\
'MADatNLO.HwU' index 80 using (($1+$2)/2):(safe($5,$3,1.0)-1.0) ls 4 title '',\
'MADatNLO.HwU' index 79 using (($1+$2)/2):(0.0):(safe($4,$3,0.0)) w yerrorbar ls 3 title '',\
'MADatNLO.HwU' index 79 using (($1+$2)/2):(safe($5,$3,1.0)-1.0) ls 3 title '',\
'MADatNLO.HwU' index 78 using (($1+$2)/2):(0.0):(safe($4,$3,0.0)) w yerrorbar ls 2 title '',\
'MADatNLO.HwU' index 78 using (($1+$2)/2):(safe($5,$3,1.0)-1.0) ls 2 title '',\
'MADatNLO.HwU' index 77 using (($1+$2)/2):(0.0):(safe($4,$3,0.0)) w yerrorbar ls 1 title '',\
'MADatNLO.HwU' index 77 using (($1+$2)/2):(safe($5,$3,1.0)-1.0) ls 1 title ''
#-- rendering subhistograms '(NLOQED|#1SDK|#1NLOQJV|#1NLOQ2J|#1NLOQ2J|#1)/(LO|#1 central value) ratio'
unset label
unset format
set yrange [-2.4000e-01:1.2000e+00]
set origin 0.0000e+00, 2.0000e-01
set size 1.0000e+00, 1.5000e-01
set mytics 2
set ytics auto
set format x
unset logscale y
set ylabel "ratio w.r.t. LO|#1"
set label "(NLOQED|#1SDK|#1NLOQJV|#1NLOQ2J|#1NLOQ2J|#1)/(LO|#1 central value)" font ",9" at graph 0.03, graph 0.13
plot \
1.0 ls 999 title '',\
'MADatNLO.HwU' index 87 using (($1+$2)/2):7 ls 16 title '',\
'MADatNLO.HwU' index 87 using (($1+$2)/2):6 ls 16 title '',\
'MADatNLO.HwU' index 86 using (($1+$2)/2):7 ls 15 title '',\
'MADatNLO.HwU' index 86 using (($1+$2)/2):6 ls 15 title '',\
'MADatNLO.HwU' index 85 using (($1+$2)/2):7 ls 14 title '',\
'MADatNLO.HwU' index 85 using (($1+$2)/2):6 ls 14 title '',\
'MADatNLO.HwU' index 84 using (($1+$2)/2):7 ls 13 title '',\
'MADatNLO.HwU' index 84 using (($1+$2)/2):6 ls 13 title '',\
'MADatNLO.HwU' index 83 using (($1+$2)/2):7 ls 12 title '',\
'MADatNLO.HwU' index 83 using (($1+$2)/2):6 ls 12 title '',\
'MADatNLO.HwU' index 87 using (($1+$2)/2):5 ls 6 title '',\
'MADatNLO.HwU' index 87 using (($1+$2)/2):3:4 w yerrorbar ls 6 title '',\
'MADatNLO.HwU' index 87 using (($1+$2)/2):3 ls 6 title '',\
'MADatNLO.HwU' index 86 using (($1+$2)/2):5 ls 5 title '',\
'MADatNLO.HwU' index 86 using (($1+$2)/2):3:4 w yerrorbar ls 5 title '',\
'MADatNLO.HwU' index 86 using (($1+$2)/2):3 ls 5 title '',\
'MADatNLO.HwU' index 85 using (($1+$2)/2):5 ls 4 title '',\
'MADatNLO.HwU' index 85 using (($1+$2)/2):3:4 w yerrorbar ls 4 title '',\
'MADatNLO.HwU' index 85 using (($1+$2)/2):3 ls 4 title '',\
'MADatNLO.HwU' index 84 using (($1+$2)/2):5 ls 3 title '',\
'MADatNLO.HwU' index 84 using (($1+$2)/2):3:4 w yerrorbar ls 3 title '',\
'MADatNLO.HwU' index 84 using (($1+$2)/2):3 ls 3 title '',\
'MADatNLO.HwU' index 83 using (($1+$2)/2):5 ls 2 title '',\
'MADatNLO.HwU' index 83 using (($1+$2)/2):3:4 w yerrorbar ls 2 title '',\
'MADatNLO.HwU' index 83 using (($1+$2)/2):3 ls 2 title ''

unset label

################################################################################
unset multiplot
!ps2pdf "MADatNLO.ps" &> /dev/null
